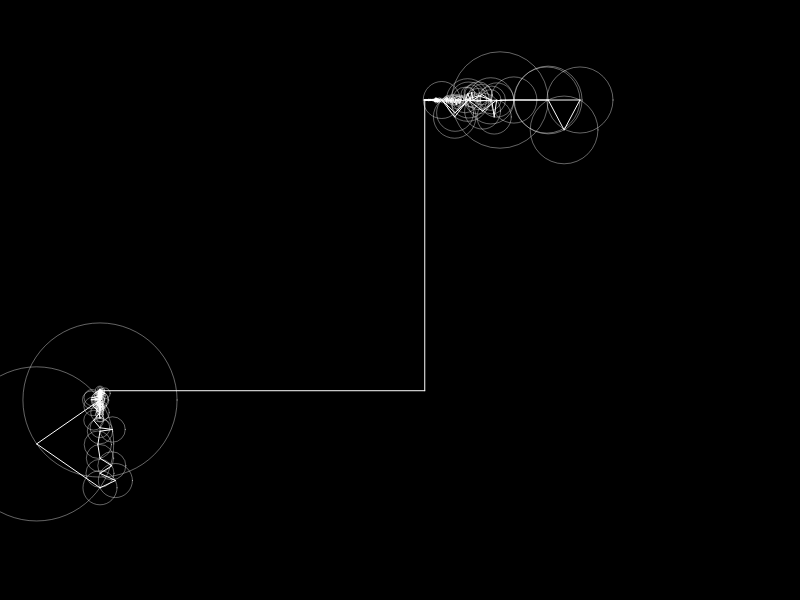
Frame 1 (no input)
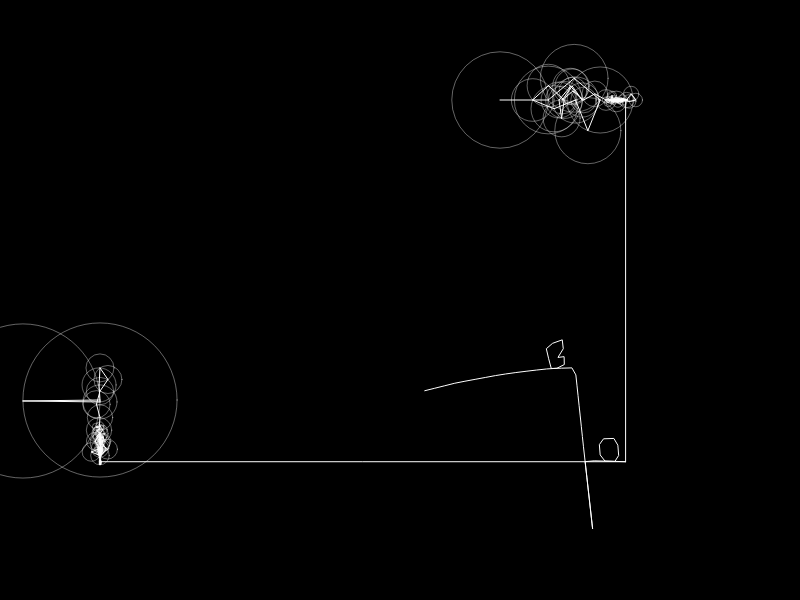
Frame 60 (no input)
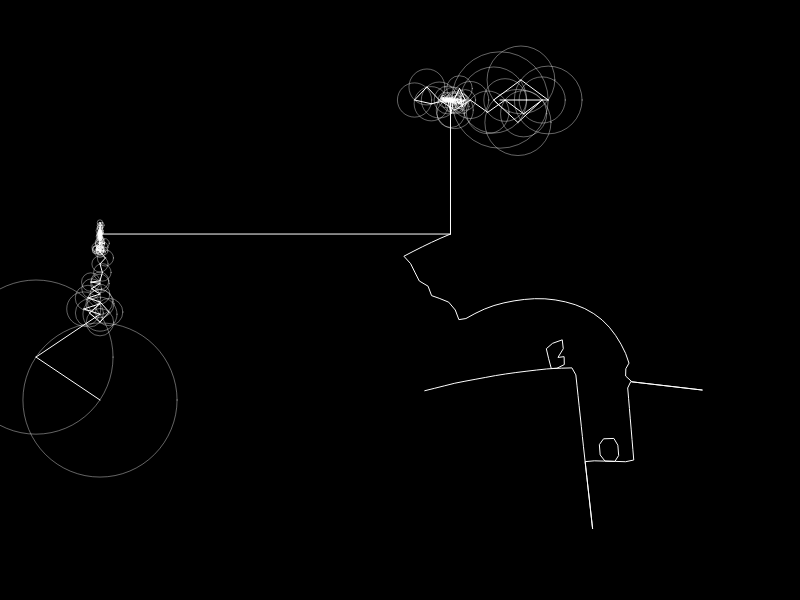
Frame 120 (the mouse pressed at the canvas centre since frame 60)

The p5.js sketch that drew these frames (run headless with seeded random() and noise() and a simulated clock; from frame 60 on, the mouse is pressed at the canvas centre):

// p5.js sketch
// ── sketch.js
// Coding Challenge 130: Drawing with Fourier Transform and Epicycles
// Daniel Shiffman
// https://thecodingtrain.com/CodingChallenges/130-fourier-transform-drawing.html
// https://youtu.be/MY4luNgGfms
// https://editor.p5js.org/codingtrain/sketches/ldBlISrsQ

let x = [];
let y = [];
let fourierX;
let fourierY;
let time = 0;
let path = [];

function setup() {
  createCanvas(800, 600);
  const skip = 8;
  for (let i = 0; i < drawing.length; i += skip) {
    x.push(drawing[i].x);
    y.push(drawing[i].y);
  }
  fourierX = dft(x);
  fourierY = dft(y);

  fourierX.sort((a, b) => b.amp - a.amp);
  fourierY.sort((a, b) => b.amp - a.amp);
}

function epiCycles(x, y, rotation, fourier) {
  for (let i = 0; i < fourier.length; i++) {
    let prevx = x;
    let prevy = y;
    let freq = fourier[i].freq;
    let radius = fourier[i].amp;
    let phase = fourier[i].phase;
    x += radius * cos(freq * time + phase + rotation);
    y += radius * sin(freq * time + phase + rotation);

    stroke(255, 100);
    noFill();
    ellipse(prevx, prevy, radius * 2);
    stroke(255);
    line(prevx, prevy, x, y);
  }
  return createVector(x, y);
}

function draw() {
  background(0);

  let vx = epiCycles(width / 2 + 100, 100, 0, fourierX);
  let vy = epiCycles(100, height / 2 + 100, HALF_PI, fourierY);
  let v = createVector(vx.x, vy.y);
  path.unshift(v);
  line(vx.x, vx.y, v.x, v.y);
  line(vy.x, vy.y, v.x, v.y);

  beginShape();
  noFill();
  for (let i = 0; i < path.length; i++) {
    vertex(path[i].x, path[i].y);
  }
  endShape();

  const dt = TWO_PI / fourierY.length;
  time += dt;

  if (time > TWO_PI) {
    time = 0;
    path = [];
  }

  // if (wave.length > 250) {
  //   wave.pop();
  // }
}

// ── codingtrain.js
// Coding Challenge 130: Drawing with Fourier Transform and Epicycles
// Daniel Shiffman
// https://thecodingtrain.com/CodingChallenges/130-fourier-transform-drawing.html
// https://youtu.be/MY4luNgGfms
// https://editor.p5js.org/codingtrain/sketches/ldBlISrsQ

// Thank you to https://twitter.com/tomfevrier for the drawing path!

let drawing = [
  { x: -75.23920093800275, y: -9.276916512631997 },
  { x: -73.99534065831229, y: -9.582732689485699 },
  { x: -72.74106439694725, y: -9.89162195029445 },
  { x: -71.4876893765498, y: -10.200732827734575 },
  { x: -70.23509740158319, y: -10.510035772921889 },
  { x: -68.98192922337502, y: -10.820003568003328 },
  { x: -67.72920427842959, y: -11.130281626368685 },
  { x: -66.47577016026378, y: -11.44115066241771 },
  { x: -65.22337025304437, y: -11.752211766213923 },
  { x: -63.97037936814129, y: -12.063908171020076 },
  { x: -62.718127205342796, y: -12.376092132415248 },
  { x: -61.46532838818692, y: -12.689014815915003 },
  { x: -60.21245569882057, y: -13.002602349308878 },
  { x: -58.96055812263228, y: -13.316706988175959 },
  { x: -57.708867388633266, y: -13.631609446915984 },
  { x: -56.45698458688706, y: -13.947679086581244 },
  { x: -55.205279078445955, y: -14.26490113272965 },
  { x: -53.95457823206708, y: -14.583246036477012 },
  { x: -52.703685317941016, y: -14.903703685443475 },
  { x: -51.4546244346343, y: -15.226096786323936 },
  { x: -50.20482482922301, y: -15.552168723285197 },
  { x: -48.95740390898846, y: -15.881313744201512 },
  { x: -47.70490058067441, y: -16.19289195347093 },
  { x: -46.448230859690526, y: -16.486223726757242 },
  { x: -45.188059595930945, y: -16.76634714881368 },
  { x: -43.92584945916273, y: -17.036571694668755 },
  { x: -42.66235394593253, y: -17.29898056065738 },
  { x: -41.39749918402992, y: -17.555272807620092 },
  { x: -40.131196526802334, y: -17.806852007555587 },
  { x: -38.863977854165064, y: -18.05438301035799 },
  { x: -37.596847828180344, y: -18.298604538131876 },
  { x: -36.32874268901758, y: -18.540255312981827 },
  { x: -35.0599579255186, y: -18.77966037263386 },
  { x: -33.79075947764106, y: -19.017455018097905 },
  { x: -32.52221110521555, y: -19.25356537716351 },
  { x: -31.253544537253305, y: -19.488479006419706 },
  { x: -29.984612029333412, y: -19.72252094359249 },
  { x: -28.71429072385691, y: -19.956178745270893 },
  { x: -27.44445697496943, y: -20.189023952634262 },
  { x: -26.175494918165356, y: -20.42161799448207 },
  { x: -24.905306582667677, y: -20.654108615235238 },
  { x: -23.63604903702177, y: -20.886436717125402 },
  { x: -22.36623006257638, y: -21.118853465668114 },
  { x: -21.096662253646553, y: -21.351462281958014 },
  { x: -19.826444369264692, y: -21.584440459300207 },
  { x: -18.556994755871592, y: -21.817581155505405 },
  { x: -17.28748604471013, y: -22.051224182741716 },
  { x: -16.017755716917293, y: -22.285472962103785 },
  { x: -14.74892663009204, y: -22.5201649747286 },
  { x: -13.479875926635414, y: -22.75555138613172 },
  { x: -12.210618380989507, y: -22.99172084296569 },
  { x: -10.94184839193262, y: -23.22859947302006 },
  { x: -9.672413552981615, y: -23.466423667368293 },
  { x: -8.404175443840026, y: -23.70494226049483 },
  { x: -7.135878236930072, y: -23.944332545704768 },
  { x: -5.867004826778547, y: -24.178699520603566 },
  { x: -4.596609649091586, y: -24.405369011172652 },
  { x: -3.324899546058476, y: -24.625286581705883 },
  { x: -2.0526575631100683, y: -24.83922050319202 },
  { x: -0.7790415570471436, y: -25.04773220443055 },
  { x: 0.4963769309509546, y: -25.25179679859951 },
  { x: 1.7707464335605503, y: -25.45110402241498 },
  { x: 3.0469036436632275, y: -25.646658537939192 },
  { x: 4.323592733681202, y: -25.83862286403514 },
  { x: 5.599735169341788, y: -26.027085647355396 },
  { x: 6.877030011485517, y: -26.21253444448896 },
  { x: 8.154768086891993, y: -26.395102225414664 },
  { x: 9.433097139982134, y: -26.57502538120598 },
  { x: 10.711780779682472, y: -26.7524664307259 },
  { x: 11.990449644940718, y: -26.927395825090258 },
  { x: 13.26953219457753, y: -27.100109053140876 },
  { x: 14.54889545861408, y: -27.270783408182858 },
  { x: 15.829233835828676, y: -27.439433664658292 },
  { x: 17.109232400875165, y: -27.60617801810391 },
  { x: 18.38983671804741, y: -27.771090340730176 },
  { x: 19.66982050865181, y: -27.934200181421264 },
  { x: 20.95038050249778, y: -28.095625735713913 },
  { x: 22.231014368554202, y: -28.25555907135531 },
  { x: 23.512327858946843, y: -28.413852443924547 },
  { x: 24.792858303908634, y: -28.570653597842526 },
  { x: 26.07427521539591, y: -28.726095503088086 },
  { x: 27.355633029114827, y: -28.880074738566574 },
  { x: 28.637729564938322, y: -29.032842469793557 },
  { x: 29.920092040719464, y: -29.18435437344275 },
  { x: 31.202159027658777, y: -29.334418381766973 },
  { x: 32.48493518781848, y: -29.483344758050144 },
  { x: 33.76717946806289, y: -29.63104485563971 },
  { x: 35.04951239495985, y: -29.777577772304042 },
  { x: 36.331904419625175, y: -29.9228400869485 },
  { x: 37.61533065523691, y: -30.067053416204452 },
  { x: 38.8976044843655, y: -30.210025692324713 },
  { x: 40.180942073324694, y: -30.351993306382745 },
  { x: 41.463836429021136, y: -30.49279373951554 },
  { x: 42.747055822443585, y: -30.632397442838922 },
  { x: 44.03089574243389, y: -30.77089306300543 },
  { x: 45.314410624698176, y: -30.908177178920432 },
  { x: 46.59801415361501, y: -31.044294113910198 },
  { x: 47.88129264480583, y: -31.179096123553812 },
  { x: 49.16557579805888, y: -31.312391140104083 },
  { x: 50.44953391358591, y: -31.443898449161274 },
  { x: 51.73833804611899, y: -31.51753426854573 },
  { x: 53.02817638959848, y: -31.56809240938313 },
  { x: 54.31822157526724, y: -31.618650550220536 },
  { x: 55.60885773861967, y: -31.669238239942118 },
  { x: 56.898577886562414, y: -31.719781606337428 },
  { x: 58.18862307223119, y: -31.77035452161692 },
  { x: 59.47881600232087, y: -31.82092743689641 },
  { x: 60.7690975790631, y: -31.871500352175907 },
  { x: 62.05834494485892, y: -31.922028944129124 },
  { x: 63.348626521601155, y: -31.972601859408616 },
  { x: 63.86635252137445, y: -32.90184039475881 },
  { x: 64.08259125582687, y: -34.17465858094878 },
  { x: 64.29874134362676, y: -35.4468857894551 },
  { x: 64.5149209803108, y: -36.719231193498146 },
  { x: 64.73113016587905, y: -37.99193118415139 },
  { x: 64.94728025367894, y: -39.264158392657706 },
  { x: 65.16348943924717, y: -40.536725413332135 },
  { x: 65.37987591812052, y: -41.81035619383715 },
  { x: 65.59605555480458, y: -43.08281979341693 },
  { x: 65.32721980650611, y: -43.774559172144905 },
  { x: 64.11187420005238, y: -43.33475357996262 },
  { x: 62.89889250433333, y: -42.89577535653747 },
  { x: 61.6853198309306, y: -42.45660506536513 },
  { x: 60.470978886539115, y: -42.01715405979305 },
  { x: 59.256667491031806, y: -41.57768827977888 },
  { x: 58.04333120870255, y: -41.138606635259094 },
  { x: 56.82966988864727, y: -40.69939202076048 },
  { x: 57.2427041917596, y: -41.5190337446753 },
  { x: 57.97235478889458, y: -42.58396075619459 },
  { x: 58.70250771706067, y: -43.64958216649219 },
  { x: 59.43198102089055, y: -44.71421368916966 },
  { x: 60.16118838476278, y: -45.77846107635274 },
  { x: 60.89107537297122, y: -46.84369835115597 },
  { x: 61.62108055671639, y: -47.90911291926428 },
  { x: 62.35055386054627, y: -48.973744441941754 },
  { x: 63.080027164376155, y: -50.038390739061306 },
  { x: 63.27333596470244, y: -51.26939725413211 },
  { x: 63.27259724259786, y: -52.55997431971617 },
  { x: 63.27185852049328, y: -53.850669580836964 },
  { x: 63.2711197983887, y: -55.14171942856796 },
  { x: 63.270381076284124, y: -56.4318237120051 },
  { x: 63.26964235417954, y: -57.72228258205242 },
  { x: 63.26890363207497, y: -59.01368701639362 },
  { x: 63.26816490997039, y: -60.30438227751441 },
  { x: 62.25818404858969, y: -60.159725714995716 },
  { x: 61.04357716424055, y: -59.72382057552561 },
  { x: 59.82784742229245, y: -59.28753130056113 },
  { x: 58.6134473801326, y: -58.851714807743576 },
  { x: 57.39827906698398, y: -58.41561760052629 },
  { x: 56.183553987098115, y: -57.979682912171995 },
  { x: 54.96806063622348, y: -57.54346750941798 },
  { x: 53.75389698513709, y: -57.107724888810885 },
  { x: 52.53884686752521, y: -56.67167200491988 },
  { x: 51.324121787639335, y: -56.23573731656558 },
  { x: 50.109721745479476, y: -55.79992082374804 },
  { x: 48.894228394604845, y: -55.36370542099401 },
  { x: 47.680182939055186, y: -54.92800712371319 },
  { x: 46.46489643036984, y: -54.49186559316963 },
  { x: 45.728597334293646, y: -53.794571024215216 },
  { x: 46.02172226539068, y: -52.5367488967482 },
  { x: 46.31458125653006, y: -51.28021214574315 },
  { x: 46.60744024766944, y: -50.023660620296006 },
  { x: 46.90035833657719, y: -48.766754508238655 },
  { x: 47.19321732771657, y: -47.51009956169687 },
  { x: 47.48616496550851, y: -46.253208224081625 },
  { x: 47.77905350553207, y: -44.99642030756101 },
  { x: 48.072001143324, y: -43.73941077440902 },
  { x: 48.364948781115935, y: -42.48240124125704 },
  { x: 48.65798506556042, y: -41.22505189593695 },
  { x: 48.950991801120715, y: -39.967805971711506 },
  { x: 49.24393943891264, y: -38.71079643855952 },
  { x: 49.53691662558876, y: -37.45378690540753 },
  { x: 49.82998245891743, y: -36.196201169013975 },
  { x: 50.122930096709354, y: -34.93919163586199 },
  { x: 50.41590728338547, y: -33.68218210271001 },
  { x: 50.7088549211774, y: -32.42517256955802 },
  { x: 51.27247033808715, y: -31.518627577260506 },
  { x: 52.56287011036612, y: -31.555608005815742 },
  { x: 53.85291529603489, y: -31.592588434370978 },
  { x: 55.14307867724039, y: -31.629568862926217 },
  { x: 56.43371484059281, y: -31.66656406592354 },
  { x: 57.72423280840851, y: -31.703544494478777 },
  { x: 59.01439618961401, y: -31.74052492303401 },
  { x: 60.30444137528278, y: -31.777505351589244 },
  { x: 61.594486560951545, y: -31.81447100570239 },
  { x: 62.885240919840705, y: -31.851466208699716 },
  { x: 64.17528610550947, y: -31.888446637254955 },
  { x: 65.46544948671497, y: -31.92542706581019 },
  { x: 66.75564241680466, y: -31.962407494365422 },
  { x: 68.04627858015708, y: -31.999387922920658 },
  { x: 69.33667835243605, y: -32.036383125917986 },
  { x: 70.62672353810481, y: -32.073348780031125 },
  { x: 71.91700511484704, y: -32.11034398302846 },
  { x: 73.20716849605255, y: -32.147309637141596 },
  { x: 74.4979228549417, y: -32.18430484013893 },
  { x: 75.17606974694542, y: -31.52115400685817 },
  { x: 75.3121719074931, y: -30.237653899035976 },
  { x: 75.44830361692496, y: -28.954050370119138 },
  { x: 75.58443532635681, y: -27.670417292318117 },
  { x: 75.72053748690449, y: -26.387050154474746 },
  { x: 75.85661009856798, y: -25.10377166328393 },
  { x: 75.99268271023146, y: -23.82052272097729 },
  { x: 76.1288439685475, y: -22.5366680265449 },
  { x: 76.264916580211, y: -21.253404309796167 },
  { x: 76.40101874075867, y: -19.97014059304744 },
  { x: 76.53709135242215, y: -18.68687687629871 },
  { x: 76.67319351296983, y: -17.40361315954998 },
  { x: 76.8093252224017, y: -16.11987666065432 },
  { x: 76.94539783406518, y: -14.836731139442325 },
  { x: 77.08147044572868, y: -13.553467422693595 },
  { x: 77.21760215516052, y: -12.269849119334667 },
  { x: 77.35376341347657, y: -10.985772808270902 },
  { x: 77.48986557402425, y: -9.702272700448706 },
  { x: 77.62596773457192, y: -8.418772592626512 },
  { x: 77.7620698951196, y: -7.13539068034105 },
  { x: 77.89817205566726, y: -5.8518905725188555 },
  { x: 78.03433331398331, y: -4.56791768254973 },
  { x: 78.17043547453098, y: -3.2844914469379933 },
  { x: 78.30656718396283, y: -2.0009765646737065 },
  { x: 78.44266934451052, y: -0.7173730357568712 },
  { x: 78.57883060282656, y: 0.5664816586755216 },
  { x: 78.71493276337422, y: 1.8499817664977163 },
  { x: 78.8510053750377, y: 3.1331272877097125 },
  { x: 78.98713708446957, y: 4.41674559106864 },
  { x: 79.12329834278562, y: 5.700703706595674 },
  { x: 79.2593709544491, y: 6.984100393323228 },
  { x: 79.39547311499678, y: 8.267467531166597 },
  { x: 79.53157527554444, y: 9.55084944345206 },
  { x: 79.6677069849763, y: 10.834467746810986 },
  { x: 79.80380914552397, y: 12.118086050169916 },
  { x: 79.93994085495584, y: 13.401586157992108 },
  { x: 80.07604301550352, y: 14.685086265814304 },
  { x: 80.21217472493537, y: 15.96870456917323 },
  { x: 80.34830643436722, y: 17.252662684700265 },
  { x: 80.48440859491488, y: 18.536044596985725 },
  { x: 80.62051075546258, y: 19.81942650927119 },
  { x: 80.75661291601025, y: 21.102690226019917 },
  { x: 80.89274462544209, y: 22.38666311598904 },
  { x: 81.02884678598978, y: 23.669926832737776 },
  { x: 81.16494894653745, y: 24.9535451360967 },
  { x: 81.3010806559693, y: 26.237045243918896 },
  { x: 81.43721236540117, y: 27.520781742814552 },
  { x: 81.57337362371719, y: 28.804739858341588 },
  { x: 81.70947578426488, y: 30.088121770627048 },
  { x: 81.84551884704418, y: 31.371252517396954 },
  { x: 81.98168010536023, y: 32.655107211829346 },
  { x: 82.11784136367626, y: 33.939080101798474 },
  { x: 82.25391397533976, y: 35.2223438185472 },
  { x: 82.39004568477161, y: 36.505843926369394 },
  { x: 82.52614784531927, y: 37.789447455286236 },
  { x: 82.6623386525195, y: 39.07353854079209 },
  { x: 82.79844081306719, y: 40.357038648614285 },
  { x: 82.93454297361485, y: 41.640538756436484 },
  { x: 83.07064513416253, y: 42.92403886425867 },
  { x: 83.2067472947102, y: 44.20753897208087 },
  { x: 83.34293810191042, y: 45.49161528314464 },
  { x: 83.4790402624581, y: 46.774997195430096 },
  { x: 83.6150833252374, y: 48.05802452110537 },
  { x: 83.75154007239529, y: 49.341849666653566 },
  { x: 83.894586220726, y: 50.624950864539294 },
  { x: 84.03763236905671, y: 51.90781567135155 },
  { x: 84.18064896850325, y: 53.1906952526059 },
  { x: 84.32366556794977, y: 54.4733236683447 },
  { x: 84.46674126516469, y: 55.75654306176715 },
  { x: 84.6097874134954, y: 57.03964425965287 },
  { x: 84.75277446405775, y: 58.32215447985493 },
  { x: 84.89579106350429, y: 59.60490109113045 },
  { x: 85.03880766295083, y: 60.88776589794271 },
  { x: 85.18188336016574, y: 62.17086709582843 },
  { x: 85.32487041072808, y: 63.45337731603049 },
  { x: 85.4679165590588, y: 64.73636031837948 },
  { x: 85.61093315850533, y: 66.01934332072847 },
  { x: 85.75400885572023, y: 67.30256271415092 },
  { x: 85.89708455293514, y: 68.58578210757337 },
  { x: 86.04010115238168, y: 69.86852871884889 },
  { x: 86.18308820294402, y: 71.15103893905096 },
  { x: 86.32616390015893, y: 72.4342583324734 },
  { x: 86.46918049960546, y: 73.71700494374893 },
  { x: 86.61213800128364, y: 74.99927877287753 },
  { x: 86.75518414961434, y: 76.28226177522652 },
  { x: 86.89820074906088, y: 77.56500838650203 },
  { x: 87.04127644627579, y: 78.84834597546123 },
  { x: 87.18426349683813, y: 80.13097439120003 },
  { x: 87.32733919405304, y: 81.41407558908575 },
  { x: 87.47032624461539, y: 82.69670400482453 },
  { x: 87.6134019418303, y: 83.98004159378372 },
  { x: 87.756448090161, y: 85.26302459613271 },
  { x: 87.89949423849173, y: 86.54585985406078 },
  { x: 88.04251083793827, y: 87.82857691645212 },
  { x: 88.18555698626898, y: 89.11161901656948 },
  { x: 88.3286031345997, y: 90.39463156780265 },
  { x: 88.47159018516204, y: 91.677348630194 },
  { x: 88.61463633349277, y: 92.96015433923789 },
  { x: 88.7576824818235, y: 94.24328508600779 },
  { x: 88.9007286301542, y: 95.52629763724096 },
  { x: 89.04371568071656, y: 96.80868966190629 },
  { x: 89.18667318239473, y: 98.09114078433997 },
  { x: 89.32971933072544, y: 99.37400559115223 },
  { x: 89.47279502794035, y: 100.65725453345887 },
  { x: 89.61578207850269, y: 101.93991249808184 },
  { x: 89.75879867794923, y: 103.22248181605228 },
  { x: 89.90181527739576, y: 104.50543526951708 },
  { x: 90.04489097461067, y: 105.7886842118237 },
  { x: 90.1879075740572, y: 107.07146037198342 },
  { x: 90.33095372238793, y: 108.3544433743324 },
  { x: 90.47399987071863, y: 109.63745592556559 },
  { x: 90.61701647016518, y: 110.92023208572529 },
  { x: 90.7600626184959, y: 112.20321508807429 },
  { x: 90.9031087668266, y: 113.48619809042327 },
  { x: 91.04615491515733, y: 114.7690924461197 },
  { x: 91.18914196571968, y: 116.05166176409014 },
  { x: 91.3321881140504, y: 117.3346743153233 },
  { x: 91.4752638112653, y: 118.61789370874577 },
  { x: 91.61825086182766, y: 119.90052212448454 },
  { x: 91.76126746127419, y: 121.18320963799171 },
  { x: 91.90434315848908, y: 122.46657677583508 },
  { x: 92.04735975793564, y: 123.74935293599478 },
  { x: 92.19040590626634, y: 125.03242458499633 },
  { x: 92.33342250571287, y: 126.31514164738766 },
  { x: 92.47643910515943, y: 127.59785870977902 },
  { x: 92.61951480237431, y: 128.881166749854 },
  { x: 92.76253140182085, y: 130.16400200778207 },
  { x: 92.84665707509033, y: 130.91817817878908 },
  { x: 92.70384731783308, y: 129.63513607867174 },
  { x: 92.56094891392328, y: 128.35165074529164 },
  { x: 92.41813915666602, y: 127.06896323178447 },
  { x: 92.27532939940876, y: 125.7861279738564 },
  { x: 92.13251964215152, y: 124.50329271592832 },
  { x: 91.98968033601007, y: 123.22010287139005 },
  { x: 91.84684102986864, y: 121.93717896680944 },
  { x: 91.7040312726114, y: 120.65425506222881 },
  { x: 91.56122151535413, y: 119.3714789020691 },
  { x: 91.41838220921271, y: 118.08852544860429 },
  { x: 91.27554290307127, y: 116.80533560406603 },
  { x: 91.13273314581402, y: 115.52250034613796 },
  { x: 90.98989383967258, y: 114.23951734378898 },
  { x: 90.84708408241534, y: 112.9566525369767 },
  { x: 90.70427432515807, y: 111.67372863239608 },
  { x: 90.561494116785, y: 110.39136615661494 },
  { x: 90.41868435952775, y: 109.1085013498027 },
  { x: 90.2758450533863, y: 107.82542970080114 },
  { x: 90.13303529612905, y: 106.5425648939889 },
  { x: 89.99019598998763, y: 105.25943414721898 },
  { x: 89.84735668384619, y: 103.97656934040673 },
  { x: 89.70457647547312, y: 102.69385227801538 },
  { x: 89.56176671821586, y: 101.41107611785567 },
  { x: 89.41889786319024, y: 100.12788627331742 },
  { x: 89.276088105933, y: 98.84505101538934 },
  { x: 89.13327834867574, y: 97.56224530634545 },
  { x: 88.99049814030268, y: 96.2795282439541 },
  { x: 88.84762928527705, y: 94.99624975276328 },
  { x: 88.7048195280198, y: 93.71365088590868 },
  { x: 88.56206886853091, y: 92.43122931235916 },
  { x: 88.41922956238948, y: 91.14827585889437 },
  { x: 88.27641980513222, y: 89.86538150319792 },
  { x: 88.13352140122241, y: 88.58171887651271 },
  { x: 87.99074119284934, y: 87.29912000965813 },
  { x: 87.8479314355921, y: 86.01640294726677 },
  { x: 87.70509212945065, y: 84.73324265161268 },
  { x: 87.56219372554087, y: 83.44981641600094 },
  { x: 87.4194135171678, y: 82.16712890249379 },
  { x: 87.27663330879471, y: 80.88470732894427 },
  { x: 87.13388264930585, y: 79.6024039509315 },
  { x: 86.99110244093275, y: 78.31974598630852 },
  { x: 86.84829268367551, y: 77.0371766683381 },
  { x: 86.70545337753408, y: 75.75401637268402 },
  { x: 86.56270271804519, y: 74.47171299467124 },
  { x: 86.41986341190375, y: 73.18867089455388 },
  { x: 86.27702410576232, y: 71.90545150113142 },
  { x: 86.13418479962087, y: 70.62255714543498 },
  { x: 85.99137504236363, y: 69.33978098527528 },
  { x: 85.84856528510637, y: 68.05697527623138 },
  { x: 85.70569643008075, y: 66.7736376872722 },
  { x: 85.56291622170768, y: 65.49097972264923 },
  { x: 85.42007691556626, y: 64.20784897587933 },
  { x: 85.27726715830899, y: 62.925102364603795 },
  { x: 85.13439830328338, y: 61.64167612899207 },
  { x: 85.21565773478709, y: 60.56512163154669 },
  { x: 86.50570292045586, y: 60.60188044347055 },
  { x: 87.79562991058789, y: 60.63860970651023 },
  { x: 89.08605923175104, y: 60.675338969549905 },
  { x: 90.37645900403, y: 60.71209778147377 },
  { x: 91.66656328746713, y: 60.74882704451345 },
  { x: 92.95693351086193, y: 60.78558585643731 },
  { x: 94.24733328314089, y: 60.82231511947698 },
  { x: 95.53808764203004, y: 60.85907393140084 },
  { x: 96.82828057211972, y: 60.89580319444053 },
  { x: 98.11811891559921, y: 60.93253245748021 },
  { x: 99.4086368834149, y: 60.96929126940407 },
  { x: 100.69903665569386, y: 61.00605008132793 },
  { x: 101.98934778132029, y: 61.0427793443676 },
  { x: 103.27948161364161, y: 61.07950860740729 },
  { x: 104.56964499484711, y: 61.116267419331145 },
  { x: 105.8598083760526, y: 61.152996682370826 },
  { x: 107.15026724609993, y: 61.1897259454105 },
  { x: 108.44054882284217, y: 61.22648475733436 },
  { x: 109.73041671520583, y: 61.263214020374036 },
  { x: 111.02075738971642, y: 61.299943283413725 },
  { x: 112.31139355306885, y: 61.336702095337586 },
  { x: 113.6013205432009, y: 61.37343135837726 },
  { x: 114.89115888668037, y: 61.410160621416935 },
  { x: 116.18120407234913, y: 61.44688988445662 },
  { x: 117.47184023570156, y: 61.483648696380484 },
  { x: 118.7617672258336, y: 61.52037795942016 },
  { x: 119.06263396458662, y: 60.61523653912135 },
  { x: 118.96231550278476, y: 59.32814624187089 },
  { x: 118.86196749209873, y: 58.04102639573625 },
  { x: 118.76167857918105, y: 56.75402474513836 },
  { x: 118.66136011737919, y: 55.46702309454046 },
  { x: 118.56110075334571, y: 54.18049422608949 },
  { x: 118.46078229154385, y: 52.89378806433342 },
  { x: 118.360463829742, y: 51.60650569933578 },
  { x: 118.2602044657085, y: 50.32002115421109 },
  { x: 118.15988600390665, y: 49.032960405844825 },
  { x: 118.05959709098897, y: 47.7461655974362 },
  { x: 117.95930817807131, y: 46.4595185334485 },
  { x: 117.85896016738526, y: 45.172310040661316 },
  { x: 117.75867125446759, y: 43.885367487831786 },
  { x: 117.65838234154992, y: 42.598543130538985 },
  { x: 117.55806387974806, y: 41.311674449919906 },
  { x: 117.45771586906201, y: 40.02414091940671 },
  { x: 117.35739740726015, y: 38.73710971992463 },
  { x: 116.43765883817485, y: 38.366108704562855 },
  { x: 115.14764320139027, y: 38.40880684220753 },
  { x: 113.85691839138529, y: 38.4515197542943 },
  { x: 112.56696185236909, y: 38.49421789193899 },
  { x: 111.2769462155845, y: 38.53691602958366 },
  { x: 109.98687148103154, y: 38.579614167228335 },
  { x: 108.69682629536278, y: 38.62231230487302 },
  { x: 107.4068402074624, y: 38.6650104425177 },
  { x: 106.1168245706778, y: 38.70770858016237 },
  { x: 104.8273408138085, y: 38.75039194336496 },
  { x: 103.53711833483464, y: 38.79310485545173 },
  { x: 102.24674811143987, y: 38.835802993096415 },
  { x: 100.95679157242364, y: 38.87850113074109 },
  { x: 99.66665774010234, y: 38.92119926838576 },
  { x: 98.95789820408486, y: 39.48400209098048 },
  { x: 99.05803937258162, y: 40.77137310263067 },
  { x: 99.15812144331001, y: 42.05812358771301 },
  { x: 99.25820351403839, y: 43.344785426142806 },
  { x: 99.35828558476679, y: 44.631565460109336 },
  { x: 99.45842675326354, y: 45.919084216180444 },
  { x: 99.55850882399193, y: 47.20574605461024 },
  { x: 99.65862044360452, y: 48.492939772955324 },
  { x: 99.75873206321708, y: 49.77983800245858 },
  { x: 99.85881413394547, y: 51.066544164214655 },
  { x: 99.95892575355806, y: 52.353678784791384 },
  { x: 100.05900782428644, y: 53.64057701429464 },
  { x: 100.15914899278322, y: 54.927874153734365 },
  { x: 100.25920151462742, y: 56.214314375532794 },
  { x: 100.35928358535581, y: 57.50102053728886 },
  { x: 100.45936565608419, y: 58.78760850350819 },
  { x: 100.55947727569676, y: 60.07469880075865 },
  { x: 101.08592019630409, y: 60.916044180106 },
  { x: 102.37611312639378, y: 60.95877186663486 },
  { x: 103.66586282322072, y: 61.00147000427954 },
  { x: 104.95587846000531, y: 61.04416814192421 },
  { x: 106.24604184121078, y: 61.08689582845308 },
  { x: 107.53650071125813, y: 61.129623514981944 },
  { x: 108.82651634804272, y: 61.1723512015108 },
  { x: 110.11650243594312, y: 61.215049339155485 },
  { x: 111.40663626826442, y: 61.25777702568434 },
  { x: 112.69697694277502, y: 61.300504712213204 },
  { x: 113.98776085054837, y: 61.34323239874206 },
  { x: 115.2778651339855, y: 61.38596008527092 },
  { x: 116.56799896630682, y: 61.42868777179979 },
  { x: 117.85833964081742, y: 61.47141545832864 },
  { x: 119.1487098642122, y: 61.514143144857506 },
  { x: 120.43857775657587, y: 61.556841282502184 },
  { x: 121.72841610005536, y: 61.59953942014687 },
  { x: 123.01908181229197, y: 61.6422966555599 },
  { x: 124.30924519349745, y: 61.68499479320459 },
  { x: 125.59994045461826, y: 61.72775202861764 },
  { x: 126.88974924921355, y: 61.77045016626231 },
  { x: 128.17890796835684, y: 61.813148303906985 },
  { x: 129.46865766518377, y: 61.85584644155167 },
  { x: 130.7596188662622, y: 61.898574128080526 },
  { x: 132.04916172089986, y: 61.94127226572521 },
  { x: 133.33905916214772, y: 61.98399995225407 },
  { x: 133.85885358381384, y: 61.29497907087095 },
  { x: 133.7507637654718, y: 60.00856839795671 },
  { x: 133.64264439824558, y: 58.72174404066391 },
  { x: 133.53455457990356, y: 57.43556975882314 },
  { x: 133.42646476156153, y: 56.14909998814054 },
  { x: 133.31843404098785, y: 54.8632211951416 },
  { x: 133.21034422264583, y: 53.576958266648276 },
  { x: 133.10228395318796, y: 52.29081353369169 },
  { x: 132.9941350370776, y: 51.00398917639889 },
  { x: 132.88607476761973, y: 49.71785921788439 },
  { x: 132.77804404704608, y: 48.43211339486428 },
  { x: 132.66995422870403, y: 47.14567317306585 },
  { x: 132.56192350813038, y: 45.8600012222562 },
  { x: 132.45386323867254, y: 44.573974684836344 },
  { x: 132.34571432256215, y: 43.287017357564714 },
  { x: 132.23765405310428, y: 42.000857850166035 },
  { x: 132.12956423476226, y: 40.71459492167271 },
  { x: 132.0215630630728, y: 39.42932188079953 },
  { x: 131.91347324473077, y: 38.142925982327384 },
  { x: 131.8054129752729, y: 36.856677828276155 },
  { x: 131.6972640591625, y: 35.56963185435198 },
  { x: 131.58920378970467, y: 34.283753061353046 },
  { x: 131.48111397136262, y: 32.99706167403907 },
  { x: 131.3729946041364, y: 31.7103407378409 },
  { x: 131.2648752369102, y: 30.42385619271621 },
  { x: 131.15681496745236, y: 29.137844429738447 },
  { x: 131.0488137957629, y: 27.85246796777062 },
  { x: 130.94072397742084, y: 26.565953873761746 },
  { x: 130.83257506131045, y: 25.278996546490117 },
  { x: 130.7245147918526, y: 23.99285181353353 },
  { x: 130.61645452239475, y: 22.706751403903215 },
  { x: 130.5083942529369, y: 21.42091693423055 },
  { x: 130.4002748857107, y: 20.134136900264025 },
  { x: 130.29224416513702, y: 18.848331979475542 },
  { x: 130.18424299344755, y: 17.56301461527608 },
  { x: 130.07612362622135, y: 16.27638232573047 },
  { x: 129.96803380787932, y: 14.989986427258328 },
  { x: 129.8598848917689, y: 13.702970002218336 },
  { x: 129.75185417119525, y: 12.417105983661488 },
  { x: 129.64367570620067, y: 11.129616776474565 },
  { x: 129.53558588785864, y: 9.843161780234054 },
  { x: 129.42749606951662, y: 8.55704659616165 },
  { x: 129.31943580005876, y: 7.270975735415518 },
  { x: 129.21137553060092, y: 5.984963972437754 },
  { x: 129.1032857122589, y: 4.698449878428876 },
  { x: 128.9951663450327, y: 3.411728942230716 },
  { x: 128.88710607557482, y: 2.1256728559266773 },
  { x: 128.77904580611698, y: 0.8397201907172799 },
  { x: 128.67098553665915, y: -0.4463211211446672 },
  { x: 128.5628957183171, y: -1.7328056662693618 },
  { x: 128.45483544885926, y: -3.018773105920851 },
  { x: 128.34677517940142, y: -4.304962162203714 },
  { x: 128.23871490994355, y: -5.590767082992197 },
  { x: 128.13062509160153, y: -6.877133432580158 },
  { x: 128.0225352732595, y: -8.163544105494394 },
  { x: 127.91447500380166, y: -9.449703612893074 },
  { x: 127.80638518545962, y: -10.735981315828488 },
  { x: 127.69832491600178, y: -12.022288567648081 },
  { x: 127.59020554877557, y: -13.308773112772778 },
  { x: 127.48214527931772, y: -14.595006492381914 },
  { x: 127.37411455874405, y: -15.880722766517847 },
  { x: 127.2660838381704, y: -17.16626174734868 },
  { x: 127.15793492206, y: -18.45333727015704 },
  { x: 128.1419423142437, y: -18.611541996073722 },
  { x: 129.42374336122535, y: -18.461995093222708 },
  { x: 130.70575125039628, y: -18.312418641487508 },
  { x: 131.98778868845142, y: -18.16284218975231 },
  { x: 133.2702398108851, y: -18.013221414690836 },
  { x: 134.55218860228769, y: -17.86364496295564 },
  { x: 135.83431468699538, y: -17.714053736778347 },
  { x: 137.11652941835558, y: -17.564462510601057 },
  { x: 138.39909873632604, y: -17.4148121866554 },
  { x: 139.68110662549697, y: -17.265235734920203 },
  { x: 140.9626121836368, y: -17.11571838095337 },
  { x: 142.24512240383885, y: -16.966082831449807 },
  { x: 143.52754397738835, y: -16.816462056388332 },
  { x: 144.80931547548585, y: -16.666915153537317 },
  { x: 146.09108697358332, y: -16.517368250686303 },
  { x: 147.37309486275427, y: -16.367791798951103 },
  { x: 148.6553095941145, y: -16.218200572773814 },
  { x: 149.93731748328545, y: -16.068624121038617 },
  { x: 151.2192958235722, y: -15.919047669303415 },
  { x: 152.50124461497478, y: -15.76948599201031 },
  { x: 153.7836366396401, y: -15.619865216948835 },
  { x: 155.06638325091564, y: -15.470200118561088 },
  { x: 156.3486570800442, y: -15.320594117941706 },
  { x: 157.6302217359524, y: -15.171061989532783 },
  { x: 158.9123773695443, y: -15.021470763355493 },
  { x: 160.19500578528306, y: -14.871835213851929 },
  { x: 161.4764817945387, y: -14.722317859885095 },
  { x: 162.75851923259384, y: -14.572741408149897 },
  { x: 164.04026118180715, y: -14.42319450529888 },
  { x: 165.32253501093572, y: -14.273588504679502 },
  { x: 166.60495658448522, y: -14.123952955175936 },
  { x: 167.8869644736562, y: -13.974391277882829 },
  { x: 169.16947469385823, y: -13.824755728379264 },
  { x: 170.45139393637663, y: -13.675179276644064 },
  { x: 171.7328403967481, y: -13.525676697119325 },
  { x: 173.01473009038233, y: -13.376115019826218 },
  { x: 174.29620609963794, y: -13.226597665859385 },
  { x: 175.57780030443035, y: -13.077080311892555 },
  { x: 176.86057646459008, y: -12.927415213504807 },
  { x: 178.14231841380337, y: -12.77786831065379 },
  { x: 179.4246513407003, y: -12.628247535592317 },
  { x: 180.7062159966085, y: -12.478730181625485 },
  { x: 181.98854892350545, y: -12.329109406564012 },
  { x: 183.27102959482332, y: -12.179488631502538 },
  { x: 184.5530079351101, y: -12.02991217976734 },
  { x: 185.83474988432337, y: -11.880365276916324 },
  { x: 187.1166395779576, y: -11.730803599623219 },
  { x: 188.39900205373874, y: -11.581182824561743 },
  { x: 189.68130543175155, y: -11.431576823942363 },
  { x: 190.96310647873318, y: -11.282029921091349 },
  { x: 192.24520301455667, y: -11.132438694914057 },
  { x: 193.52818601690566, y: -10.982744047642127 },
  { x: 194.80983931946642, y: -10.833211919233204 },
  { x: 196.09205405082665, y: -10.683620693055913 },
  { x: 197.3738846466925, y: -10.534059015762805 },
  { x: 198.65621757358943, y: -10.384453015143423 },
  { x: 199.93813681610786, y: -10.234891337850318 },
  { x: 201.21990831420533, y: -10.085344434999302 },
  { x: 202.5022412411023, y: -9.93572365993783 },
  { x: 202.48841236330458, y: -9.93731929968372 },
  { x: 201.2057248497974, y: -10.086954849187284 },
  { x: 199.92371696062645, y: -10.236516526480392 },
  { x: 198.64164997368718, y: -10.386078203773497 },
  { x: 197.359612535632, y: -10.535639881066606 },
  { x: 196.07713186431414, y: -10.685245881685988 },
  { x: 194.7951239751432, y: -10.834807558979094 },
  { x: 193.51332292816156, y: -10.984339687388017 },
  { x: 192.2313150389906, y: -11.133886590239033 },
  { x: 190.94980948085077, y: -11.283389169763774 },
  { x: 189.66729926064872, y: -11.433009944825246 },
  { x: 188.38546866478285, y: -11.58254207323417 },
  { x: 187.10369716668538, y: -11.732074201643094 },
  { x: 185.82133469090425, y: -11.881665427820383 },
  { x: 184.5390904106598, y: -12.031241879555582 },
  { x: 183.25714161925725, y: -12.180788782406598 },
  { x: 181.97525192562304, y: -12.330335685257614 },
  { x: 180.69318493868371, y: -12.479897362550721 },
  { x: 179.41123614728116, y: -12.629444265401736 },
  { x: 178.1287554759633, y: -12.779065040463209 },
  { x: 176.8464816468347, y: -12.928641492198407 },
  { x: 175.56447375766376, y: -13.078203169491514 },
  { x: 174.2826431617979, y: -13.22773529790044 },
  { x: 173.00007384382747, y: -13.377356072961911 },
  { x: 171.71791821023558, y: -13.52693252469711 },
  { x: 170.4362058099065, y: -13.676449878663943 },
  { x: 169.15428656738808, y: -13.825996781514958 },
  { x: 167.87192409160693, y: -13.975602782134338 },
  { x: 166.58985710466766, y: -14.125149684985354 },
  { x: 165.30773101995996, y: -14.274726136720552 },
  { x: 164.0261368151676, y: -14.424228716245294 },
  { x: 162.74427667041755, y: -14.57377561909631 },
  { x: 161.46153005914204, y: -14.723411168599874 },
  { x: 160.17925623001344, y: -14.873002394777163 },
  { x: 158.89733698749504, y: -15.02254929762818 },
  { x: 157.61529954943992, y: -15.172110974921285 },
  { x: 156.33273023146947, y: -15.32173174998276 },
  { x: 155.05087008671947, y: -15.471263878391683 },
  { x: 153.76865535535924, y: -15.620840330126882 },
  { x: 152.48688385726177, y: -15.770372458535805 },
  { x: 151.20395995268115, y: -15.920037556923553 },
  { x: 149.92212935681528, y: -16.06956968533248 },
  { x: 148.6398850765709, y: -16.219146137067675 },
  { x: 147.35790673628412, y: -16.368707814360782 },
  { x: 146.07589884711317, y: -16.518254717211796 },
  { x: 144.7930635891851, y: -16.667905041157454 },
  { x: 143.51135118885597, y: -16.817437169566375 },
  { x: 142.22913645749577, y: -16.967013621301575 },
  { x: 140.94706947055644, y: -17.116575298594682 },
  { x: 139.6648842880804, y: -17.26615175032988 },
  { x: 138.382965045562, y: -17.415698653180897 },
  { x: 137.1010753519278, y: -17.56524555603191 },
  { x: 135.8189788161043, y: -17.71480723332502 },
  { x: 134.53649814478644, y: -17.8644132339444 },
  { x: 133.25416521788947, y: -18.01400446012169 },
  { x: 131.97242326867618, y: -18.163536588530615 },
  { x: 130.69059267281034, y: -18.313068716939537 },
  { x: 129.4083483925659, y: -18.462645168674737 },
  { x: 128.12604501455314, y: -18.61225116929412 },
  { x: 127.06863819405845, y: -19.027693706467375 },
  { x: 126.70669391169882, y: -20.26670796915181 },
  { x: 126.34477917822339, y: -21.50554493853115 },
  { x: 125.98265760255866, y: -22.745091081130877 },
  { x: 125.6207428690832, y: -23.98403147160485 },
  { x: 125.25879858672357, y: -25.22291276431046 },
  { x: 124.89688385324814, y: -26.461779282573982 },
  { x: 124.53485092423594, y: -27.701044710773974 },
  { x: 124.17290664187631, y: -28.940029424574227 },
  { x: 123.81099190840088, y: -30.17885161951147 },
  { x: 123.4491067238096, y: -31.417673814448715 },
  { x: 124.55541694762744, y: -31.419018288679048 },
  { x: 125.83819310778713, y: -31.269855521322413 },
  { x: 127.12008280142135, y: -31.118269745462758 },
  { x: 128.40206114170812, y: -30.96254712581746 },
  { x: 129.68170512014441, y: -30.794162809299674 },
  { x: 129.91162498797362, y: -31.789915882946175 },
  { x: 129.76571259787715, y: -33.07239655426405 },
  { x: 129.55473356480934, y: -34.34577616925351 },
  { x: 129.29544210610203, y: -35.60984788572527 },
  { x: 128.99587551825306, y: -36.8660743734464 },
  { x: 128.66200267586746, y: -38.11254972938709 },
  { x: 128.2973103472788, y: -39.35064797666185 },
  { x: 127.90472387202121, y: -40.58038388971277 },
  { x: 127.48672535636612, y: -41.80155062635057 },
  { x: 127.04502863559611, y: -43.01488690867983 },
  { x: 126.58176122937239, y: -44.219521044617146 },
  { x: 126.09801644640974, y: -45.41622130515128 },
  { x: 125.59500579095968, y: -46.605032013608515 },
  { x: 125.07382257173694, y: -47.7862043355044 },
  { x: 124.53573739076145, y: -48.95935413534455 },
  { x: 123.98154806790612, y: -50.12439276647642 },
  { x: 123.41175693420209, y: -51.282413537614794 },
  { x: 122.82701406510137, y: -52.43383013313822 },
  { x: 122.2283241226662, y: -53.577475372121484 },
  { x: 121.61624853569603, y: -54.71411752555333 },
  { x: 120.99155557517967, y: -55.84320993907638 },
  { x: 120.35448163219056, y: -56.965506109237296 },
  { x: 119.7052040000338, y: -58.08159701371975 },
  { x: 119.04493418296092, y: -59.190359794924774 },
  { x: 118.37331759436168, y: -60.29232633276768 },
  { x: 117.69008829427845, y: -61.3870533939857 },
  { x: 116.9946257561434, y: -62.47461485078931 },
  { x: 116.28675268665143, y: -63.55384352225326 },
  { x: 115.56617359696068, y: -64.62459166395664 },
  { x: 114.83244525380843, y: -65.68629784709996 },
  { x: 114.08500622839517, y: -66.73884387614653 },
  { x: 113.32356103187911, y: -67.78125463791825 },
  { x: 112.5481687620286, y: -68.81264366588965 },
  { x: 111.75773611012885, y: -69.83343941888138 },
  { x: 110.95223352729566, y: -70.8425042648524 },
  { x: 110.13115868249797, y: -71.83942451942414 },
  { x: 109.29522074895614, y: -72.82240508788246 },
  { x: 108.44344461349212, y: -73.79171191018503 },
  { x: 107.57535749395899, y: -74.74701994860582 },
  { x: 106.69095939035677, y: -75.6871472477775 },
  { x: 105.79025030268542, y: -76.61170228498466 },
  { x: 104.87325977982916, y: -77.51988724035435 },
  { x: 103.93978097959868, y: -78.41123671896067 },
  { x: 102.98960705980473, y: -79.28552910417224 },
  { x: 102.02365403585695, y: -80.14160460228491 },
  { x: 101.04189235887117, y: -80.9792120477831 },
  { x: 100.04449932215252, y: -81.79835144066679 },
  { x: 99.03182951231115, y: -82.59848351379968 },
  { x: 98.00417841818891, y: -83.3800515004445 },
  { x: 96.96249160407967, y: -84.1422797423914 },
  { x: 95.9077146342773, y: -84.88554498791378 },
  { x: 94.83981795989759, y: -85.61030524471644 },
  { x: 93.7597766941186, y: -86.31693726107272 },
  { x: 92.66824091239236, y: -87.00615759742409 },
  { x: 91.56654031450712, y: -87.67823958094921 },
  { x: 90.4547339982312, y: -88.33454984754155 },
  { x: 89.33409256558456, y: -88.97587144263201 },
  { x: 88.20603436300792, y: -89.6027140844727 },
  { x: 87.07070713492222, y: -90.21692457832508 },
  { x: 85.92855411459021, y: -90.81846598808393 },
  { x: 84.77532026268952, y: -91.39837761462068 },
  { x: 83.61094648145176, y: -91.95582470195721 },
  { x: 82.43634878628663, y: -92.49184884826094 },
  { x: 81.25294552363492, y: -93.00731435839421 },
  { x: 80.06120947564355, y: -93.50314463498779 },
  { x: 78.86125883784926, y: -93.98033695288281 },
  { x: 77.65465970111377, y: -94.43934931978416 },
  { x: 76.44182574981562, y: -94.88075055171232 },
  { x: 75.2226387884181, y: -95.30542711519283 },
  { x: 73.9977784412574, y: -95.71390350291989 },
  { x: 72.76774703936465, y: -96.10646781651434 },
  { x: 71.53328330484442, y: -96.48346725536528 },
  { x: 70.2942394932758, y: -96.84544847383015 },
  { x: 69.05123613122664, y: -97.19267741186655 },
  { x: 67.80391863208673, y: -97.52548649442159 },
  { x: 66.55293707130812, y: -97.84419337200019 },
  { x: 65.30000528417341, y: -98.14862075129729 },
  { x: 64.04264116441122, y: -98.43946303109117 },
  { x: 62.78143568970523, y: -98.71693444079216 },
  { x: 61.517777657612044, y: -98.98087246153727 },
  { x: 60.25276037684641, y: -99.23120322111602 },
  { x: 58.98348805675842, y: -99.46857679498046 },
  { x: 57.71155633709393, y: -99.69266075818352 },
  { x: 56.43773348884172, y: -99.9034551107252 },
  { x: 55.16284688075893, y: -100.100878593174 },
  { x: 53.8855372641731, y: -100.28513066049813 },
  { x: 52.60583418796845, y: -100.45614482770823 },
  { x: 51.32391494545005, y: -100.61382506093067 },
  { x: 50.04178886074237, y: -100.75769119079747 },
  { x: 48.75729886530004, y: -100.88798699560313 },
  { x: 47.471656463374565, y: -101.00444653539006 },
  { x: 46.184802557197585, y: -101.10689251685311 },
  { x: 44.897594064410406, y: -101.1948447706243 },
  { x: 43.60834669861458, y: -101.26832545836679 },
  { x: 42.32119730359577, y: -101.32454959774631 },
  { x: 41.03218632887341, y: -101.36139705632273 },
  { x: 39.7415206166368, y: -101.38027140609474 },
  { x: 38.4504707689058, y: -101.38259099350311 },
  { x: 37.15945047005899, y: -101.36920534896814 },
  { x: 35.86973032211624, y: -101.34126687897295 },
  { x: 34.57950784314237, y: -101.29949214395899 },
  { x: 33.28987634185217, y: -101.24456815548352 },
  { x: 32.00039258498288, y: -101.17710066567231 },
  { x: 30.712356723438575, y: -101.09769542665109 },
  { x: 29.425591463914138, y: -101.00686954389307 },
  { x: 28.138855753273887, y: -100.90498499122951 },
  { x: 26.853124704695862, y: -100.79241851693372 },
  { x: 25.568324445969612, y: -100.66936957597397 },
  { x: 24.284528849305584, y: -100.53634049938134 },
  { x: 23.00096964371502, y: -100.39323525328226 },
  { x: 21.719212920059636, y: -100.24062265369724 },
  { x: 20.43860860288739, y: -100.07844360285793 },
  { x: 19.15933398550339, y: -99.90697881516404 },
  { x: 17.881359519023448, y: -99.72616919284722 },
  { x: 16.604995466731488, y: -99.5363693225177 },
  { x: 15.32957697873339, y: -99.33718768146001 },
  { x: 14.055828002691642, y: -99.12909705182109 },
  { x: 12.78336440311186, y: -98.91175762143284 },
  { x: 11.512614638814703, y: -98.68537623248454 },
  { x: 10.244110589715465, y: -98.44989378720783 },
  { x: 8.97674417265728, y: -98.20505173286608 },
  { x: 7.711608696354925, y: -97.95088700556457 },
  { x: 6.445586753527075, y: -97.68664610875658 },
  { x: 5.183420940085128, y: -97.41300866677835 },
  { x: 3.9245793761137873, y: -97.12982693520895 },
  { x: 2.6669197675097736, y: -96.83611102642827 },
  { x: 1.4122445962082593, y: -96.53209733150973 },
  { x: 0.16053908776715398, y: -96.21743126384318 },
  { x: -1.0884331488870085, y: -95.89157355629224 },
  { x: -2.3340811360705644, y: -95.55416223502569 },
  { x: -3.5768776559304447, y: -95.20446596515997 },
  { x: -4.815847595288604, y: -94.84211538564283 },
  { x: -6.051448961849883, y: -94.46620925550666 },
  { x: -7.283356717888266, y: -94.07583155934178 },
  { x: -8.508763719406351, y: -93.67031744725405 },
  { x: -9.727847259709238, y: -93.24481351501645 },
  { x: -10.939809518923983, y: -92.80032442469111 },
  { x: -12.144443654861302, y: -92.33880778985527 },
  { x: -13.343995382719113, y: -91.86102449427656 },
  { x: -14.536913386077805, y: -91.36883611765857 },
  { x: -15.724394394746795, y: -90.86308480320052 },
  { x: -16.90671912312582, y: -90.34473827685937 },
  { x: -18.083592082373052, y: -89.81482336236053 },
  { x: -19.255796317919344, y: -89.27384977795612 },
  { x: -20.423169310901688, y: -88.72267444128748 },
  { x: -21.585770159088447, y: -88.16185878115408 },
  { x: -22.743982997974005, y: -87.59181648193449 },
  { x: -23.897335045411438, y: -87.01344878459629 },
  { x: -25.047333294494077, y: -86.42631245587673 },
  { x: -26.192707143202053, y: -85.83153035337477 },
  { x: -27.334180539197845, y: -85.22921328540612 },
  { x: -28.47247743014395, y: -84.6191913458867 },
  { x: -29.60586920631565, y: -84.00258739241548 },
  { x: -30.736143575206025, y: -83.3788104473088 },
  { x: -31.86146850599572, y: -82.74904246593398 },
  { x: -32.98404539055638, y: -82.1121679779131 },
  { x: -34.10439133436121, y: -81.46794320495165 },
  { x: -35.220127652233465, y: -80.81772739572207 },
  { x: -36.33200784071982, y: -80.16097389586699 },
  { x: -37.43871697447412, y: -79.4982071980806 },
  { x: -38.54204276098944, y: -78.82762482042779 },
  { x: -39.64061117715128, y: -78.1489682101719 },
  { x: -40.57541967717, y: -77.82304401763156 },
  { x: -40.82692500489503, y: -79.08886650549117 },
  { x: -41.12129098912775, y: -80.34467192161269 },
  { x: -41.47259767318144, y: -81.58528182404302 },
  { x: -41.80197908517122, y: -82.8326288720671 },
  { x: -42.18013093050532, y: -84.06638343336694 },
  { x: -42.6018526055675, y: -85.28709954952093 },
  { x: -43.06540072619095, y: -86.49217691872101 },
  { x: -43.571115104543786, y: -87.6797687357057 },
  { x: -44.11974923717268, y: -88.84771054470855 },
  { x: -44.71303173380233, y: -89.99363104777392 },
  { x: -45.353045790767666, y: -91.1146787775781 },
  { x: -46.04203712326661, y: -92.20684247309323 },
  { x: -46.78239919091798, y: -93.26582277167066 },
  { x: -47.57492981359474, y: -94.2841807417173 },
  { x: -48.42265775192566, y: -95.25756531003714 },
  { x: -49.32738548784591, y: -96.17895122941565 },
  { x: -50.28868456253483, y: -97.03968067678716 },
  { x: -51.3073380214233, y: -97.83249940108472 },
  { x: -52.37691898220144, y: -98.55414225060603 },
  { x: -53.491266502517085, y: -99.20664071113876 },
  { x: -54.64302291020863, y: -99.78878327843137 },
  { x: -55.827253541617466, y: -100.3016928100828 },
  { x: -57.038669146474824, y: -100.74692800973374 },
  { x: -58.27230551223792, y: -101.12623964877203 },
  { x: -59.52455767503641, y: -101.44202857403754 },
  { x: -60.78988521908596, y: -101.69608249302338 },
  { x: -62.06567306813635, y: -101.89082441423255 },
  { x: -63.34887768711671, y: -102.02790168795828 },
  { x: -64.63709084196611, y: -102.10865878843087 },
  { x: -65.92772700531854, y: -102.13301445621886 },
  { x: -67.21766876989268, y: -102.09892243109253 },
  { x: -68.50400557059646, y: -101.99618834800869 },
  { x: -68.49782985380217, y: -103.08179219123515 },
  { x: -68.4166738433931, y: -104.37002012052666 },
  { x: -68.44755242736451, y: -105.66016872729007 },
  { x: -68.59058380125313, y: -106.94242778197658 },
  { x: -68.84955022223443, y: -108.20615968628023 },
  { x: -69.22830781969428, y: -109.44024667252712 },
  { x: -69.7287920455467, y: -110.63013591525704 },
  { x: -70.34896402678304, y: -111.76078703242075 },
  { x: -71.08393342307097, y: -112.82064641030264 },
  { x: -71.92347632048316, y: -113.80028056762721 },
  { x: -72.84797225992195, y: -114.7021420617817 },
  { x: -73.84074089626596, y: -115.52616440777666 },
  { x: -74.8908343679253, y: -116.27566446786167 },
  { x: -75.98836857314073, y: -116.95414378481246 },
  { x: -77.1253062154144, y: -117.56556190910953 },
  { x: -78.2934622538276, y: -118.11261517643462 },
  { x: -79.48895101011023, y: -118.59904890785793 },
  { x: -80.70676394839323, y: -119.02610415651517 },
  { x: -81.94471445124708, y: -119.39336723802778 },
  { x: -83.20027608907408, y: -119.69175187050942 },
  { x: -83.40216884025558, y: -120.85649501279947 },
  { x: -83.56310683795921, y: -122.1364049311934 },
  { x: -83.79706012847946, y: -123.40636426283866 },
  { x: -84.09005208959766, y: -124.66307091992776 },
  { x: -84.43366128932163, y: -125.90608166919796 },
  { x: -84.82276099624559, y: -127.13668188711125 },
  { x: -85.25256429113188, y: -128.3528105389958 },
  { x: -85.72021970665678, y: -129.55639568954464 },
  { x: -86.22193021120279, y: -130.74495523248632 },
  { x: -86.75692753378115, y: -131.9192574388096 },
  { x: -87.34104987631403, y: -133.07000179721788 },
  { x: -87.97689754060954, y: -134.19411522375606 },
  { x: -88.65931424637772, y: -135.28915993547906 },
  { x: -89.38574401513674, y: -136.35650626189084 },
  { x: -90.15212387531139, y: -137.3946952268349 },
  { x: -90.95608991616703, y: -138.40441014825794 },
  { x: -91.79505661033764, y: -139.38506004847633 },
  { x: -92.66695553593038, y: -140.33637160031134 },
  { x: -93.57113661749325, y: -141.25815642962633 },
  { x: -94.50628492968008, y: -142.14829809759166 },
  { x: -95.47328693901636, y: -143.00295524926352 },
  { x: -96.10263384879157, y: -143.78002441829145 },
  { x: -94.9637312057197, y: -144.38686615915066 },
  { x: -93.82311472736522, y: -144.98988131950813 },
  { x: -92.6797502027817, y: -145.59066553910978 },
  { x: -91.5358390238408, y: -146.18845424057739 },
  { x: -90.39090840839557, y: -146.78372759327888 },
  { x: -89.2441309876889, y: -147.37707657489796 },
  { x: -88.09624548382536, y: -147.96820200298222 },
  { x: -86.94775422783606, y: -148.55678622702678 },
  { x: -85.79729797104858, y: -149.14360121163082 },
  { x: -84.64716675198711, y: -149.72757580974277 },
  { x: -83.49418406560197, y: -150.31028349944538 },
  { x: -82.3398569049865, y: -150.89096339697093 },
  { x: -81.18603207540214, y: -151.46850003194146 },
  { x: -80.03036044055632, y: -152.04418616804006 },
  { x: -78.8736693692062, y: -152.61757118478286 },
  { x: -77.71594408690966, y: -153.1886218396752 },
  { x: -76.55709594701416, y: -153.75730119661185 },
  { x: -75.39787844606639, y: -154.32318449038266 },
  { x: -74.23747898975127, y: -154.8865228865032 },
  { x: -73.07464175049104, y: -155.4479184434887 },
  { x: -71.91122830798923, y: -156.00638866094005 },
  { x: -70.74636697016247, y: -156.5622733510254 },
  { x: -69.58011683477909, y: -157.11542846293432 },
  { x: -68.41269951847046, y: -157.66565084808803 },
  { x: -67.2436126902055, y: -158.2130550084128 },
  { x: -66.07343255322576, y: -158.75726788924575 },
  { x: -64.9017010998264, y: -159.29823778003964 },
  { x: -63.72843310444951, y: -159.83592035746815 },
  { x: -62.55346604823209, y: -160.37024174932085 },
  { x: -61.377302262205255, y: -160.9008362881559 },
  { x: -60.19908482872769, y: -161.42776307174174 },
  { x: -59.01893194333613, y: -161.95082264511007 },
  { x: -57.8374936814826, y: -162.4695976302719 },
  { x: -56.653085756768654, y: -162.98433549913213 },
  { x: -55.467495876687394, y: -163.49425689987058 },
  { x: -54.27952731142938, y: -163.9993729133187 },
  { x: -53.08957897093109, y: -164.49924584662955 },
  { x: -51.89680871199332, y: -164.99390709549263 },
  { x: -50.7023541666571, y: -165.4824314104719 },
  { x: -49.505609582796694, y: -165.9646082557676 },
  { x: -48.30570326832868, y: -166.44025110404826 },
  { x: -47.101748756727574, y: -166.90915680673518 },
  { x: -45.89639067312777, y: -167.36969832839299 },
  { x: -44.686659354668855, y: -167.8219864773374 },
  { x: -43.47425386219137, y: -168.26484483861685 },
  { x: -42.25813998474888, y: -168.69749775402155 },
  { x: -41.03893824890926, y: -169.11848440058967 },
  { x: -39.8147279772006, y: -169.52708821787976 },
  { x: -38.58574556069635, y: -169.9216175322724 },
  { x: -37.351872803859784, y: -170.29966595651186 },
  { x: -36.11278466896489, y: -170.66209964226576 },
  { x: -34.86994382577873, y: -171.01016518308563 },
  { x: -33.623217304322495, y: -171.34518858514912 },
  { x: -32.373033563416826, y: -171.66835180382358 },
  { x: -31.120072227397934, y: -171.98039356121367 },
  { x: -29.864687882876023, y: -172.2822889704973 },
  { x: -28.608195455197244, y: -172.57442032036366 },
  { x: -27.349250470131263, y: -172.85787907272226 },
  { x: -26.087291498878596, y: -173.13318233304634 },
  { x: -24.824977941015735, y: -173.40047415214624 },
  { x: -23.561822239953653, y: -173.66032888645827 },
  { x: -22.295844620452076, y: -173.91356282390802 },
  { x: -21.028699820025263, y: -174.1602424494849 },
  { x: -19.758895620021967, y: -174.4010141450304 },
  { x: -18.48895845003985, y: -174.63559719614477 },
  { x: -17.219213347804917, y: -174.86433695541197 },
  { x: -15.947178207045793, y: -175.08804047673118 },
  { x: -14.673828140940516, y: -175.30652307957624 },
  { x: -13.40083266144544, y: -175.51998975933122 },
  { x: -12.127320076477156, y: -175.72856609875393 },
  { x: -10.852684633909911, y: -175.93278582456486 },
  { x: -9.57697065706998, y: -176.13252150720095 },
  { x: -8.301020289156586, y: -176.328011384541 },
  { x: -7.024538041327893, y: -176.51945675835853 },
  { x: -5.747139778089523, y: -176.70689641156392 },
  { x: -4.469416477125138, y: -176.89043007164136 },
  { x: -3.191087424034998, y: -177.07026458078013 },
  { x: -1.9131277319971471, y: -177.24635376884865 },
  { x: -0.6335133024450391, y: -177.41905960967824 },
  { x: 0.6459829315703361, y: -177.58821958440583 },
  { x: 1.9263360832270233, y: -177.75403499480493 },
  { x: 3.2067631070941682, y: -177.9164430494967 },
  { x: 4.487648138666152, y: -178.07557671845987 },
  { x: 5.769153696805984, y: -178.23152095473654 },
  { x: 7.0517230147764085, y: -178.3843607113687 },
  { x: 8.333730903947353, y: -178.53393900990918 },
  { x: 9.616492289664968, y: -178.680425756442 },
  { x: 10.899371870919316, y: -178.82376000639348 },
  { x: 12.18220712884739, y: -178.96391405768478 },
  { x: 13.466549379868804, y: -179.1010245739052 },
  { x: 14.74997561548054, y: -179.23478129177084 },
  { x: 16.03380076102875, y: -179.36523776863427 },
  { x: 17.31789184653461, y: -179.49223333243773 },
  { x: 18.603268308502436, y: -179.61564240042347 },
  { x: 19.888186762765425, y: -179.73491647142885 },
  { x: 21.173504126964882, y: -179.84896685375222 },
  { x: 22.459190852216633, y: -179.95616466515295 },
  { x: 23.747802917002513, y: -180.03847585225304 },
  { x: 25.036488853998854, y: -180.10149992860522 },
  { x: 26.325824866447224, y: -180.14893050473236 },
  { x: 27.61548591662161, y: -180.1824250883566 },
  { x: 28.905353808985275, y: -180.20309822645328 },
  { x: 30.196255912295356, y: -180.2117819047926 },
  { x: 31.487187564489616, y: -180.20910311376085 },
  { x: 32.77735094569511, y: -180.19559188646812 },
  { x: 34.06730748471133, y: -180.17150954585884 },
  { x: 35.35809139248468, y: -180.13715896799587 },
  { x: 36.647811540427426, y: -180.09294183302367 },
  { x: 37.937649883906914, y: -180.03884613670797 },
  { x: 39.22674950528182, y: -179.97529110384315 },
  { x: 40.51549454004653, y: -179.9022536493634 },
  { x: 41.803766792664305, y: -179.81995631330273 },
  { x: 43.091448067598414, y: -179.72857269535578 },
  { x: 44.37782919162847, y: -179.62806031900143 },
  { x: 45.66447625561617, y: -179.51862233281858 },
  { x: 46.949823168699815, y: -179.40033076221232 },
  { x: 48.234106321952865, y: -179.27320222843 },
  { x: 49.517591655332964, y: -179.13741956519254 },
  { x: 50.799688191156456, y: -178.99299015972102 },
  { x: 52.081784726979954, y: -178.83974779954184 },
  { x: 53.36210832975245, y: -178.67808400737047 },
  { x: 54.64163411265202, y: -178.5078990557228 },
  { x: 55.91977109799496, y: -178.32908767669883 },
  { x: 57.19699206792824, y: -178.14182901040905 },
  { x: 58.47338566910438, y: -177.94612490365867 },
  { x: 59.747888141692805, y: -177.7420178329687 },
  { x: 61.02085407230369, y: -177.5295096451444 },
  { x: 62.292165265400335, y: -177.3087333101646 },
  { x: 63.56229450312964, y: -177.07960941540307 },
  { x: 64.83106449218653, y: -176.84196436116517 },
  { x: 66.09815019484498, y: -176.59605485338233 },
  { x: 67.36328567114732, y: -176.34194922384918 },
  { x: 68.62771197422929, y: -176.07933166886602 },
  { x: 69.88971526880823, y: -175.80846074116943 },
  { x: 71.14991608145199, y: -175.5293659896436 },
  { x: 72.40804847220294, y: -175.24210466525167 },
  { x: 73.66467386986054, y: -174.94637389193073 },
  { x: 74.91988092107735, y: -174.6422309206439 },
  { x: 76.171837595034, y: -174.33018916325386 },
  { x: 77.4225236669708, y: -174.00970750581902 },
  { x: 78.67087537705713, y: -173.6808875226287 },
  { x: 79.91724731190317, y: -173.3438234007513 },
  { x: 81.16066435833089, y: -172.99877553972868 },
  { x: 82.40230847170763, y: -172.64521021284023 },
  { x: 83.64150002769716, y: -172.28344507059094 },
  { x: 84.87853451514133, y: -171.91341916840724 },
  { x: 86.11258456528299, y: -171.53526178265736 },
  { x: 87.34412296026908, y: -171.14879377323095 },
  { x: 88.57306105344705, y: -170.7541795057963 },
  { x: 89.79960568700619, y: -170.3512564614904 },
  { x: 91.02399325201995, y: -169.9397882492398 },
  { x: 92.24459855985828, y: -169.5205154379543 },
  { x: 93.46162845271043, y: -169.09331798529192 },
  { x: 94.67670811920651, y: -168.6574516287323 },
  { x: 95.8890988372419, y: -168.2133503675119 },
  { x: 97.09794368917531, y: -167.76126536714625 },
  { x: 98.30347906608021, y: -167.30092699406717 },
  { x: 99.50605955456682, y: -166.83242204812203 },
  { x: 100.70586244794019, y: -166.35555292114773 },
  { x: 101.90226721963249, y: -165.87047289798105 },
  { x: 103.09477153861262, y: -165.37753287162167 },
  { x: 104.28387773591167, y: -164.87638933629088 },
  { x: 105.46964490929805, y: -164.36700535588355 },
  { x: 106.65245719426609, y: -163.8493273730471 },
  { x: 107.8314872220587, y: -163.32347173651291 },
  { x: 109.00679409044423, y: -162.78957510987036 },
  { x: 110.17793456615992, y: -162.24784064169822 },
  { x: 111.34617925122566, y: -161.69744835046043 },
  { x: 112.50993250589556, y: -161.13940289821923 },
  { x: 113.6702876388844, y: -160.57299880536468 },
  { x: 114.82656502585597, y: -159.99856480323336 },
  { x: 115.97923744895719, y: -159.41600116434117 },
  { x: 117.12800941934623, y: -158.82512690177242 },
  { x: 118.27149213946649, y: -158.22695775842098 },
  { x: 119.41178358009495, y: -157.62025637476165 },
  { x: 120.54651983049698, y: -157.00622317421437 },
  { x: 121.679158110122, y: -156.38318495121226 },
  { x: 122.80550247741603, y: -155.75308823850088 },
  { x: 123.92741451208256, y: -155.11520539480725 },
  { x: 125.0447760185849, y: -154.4694477734788 },
  { x: 126.1579415835332, y: -153.81564916204204 },
  { x: 127.26649752254895, y: -153.15411982378083 },
  { x: 128.3697937601801, y: -152.48499642228455 },
  { x: 129.46889405625723, y: -151.80794283899561 },
  { x: 130.5630005909074, y: -151.12319915859803 },
  { x: 131.65226110855153, y: -150.430809704418 },
  { x: 132.73652786476873, y: -149.73085942949763 },
  { x: 133.81615544616915, y: -149.02299005361618 },
  { x: 134.89055287506915, y: -148.30782579695202 },
  { x: 135.9599565425422, y: -147.58486063486347 },
  { x: 137.02439599747248, y: -146.8544528475713 },
  { x: 138.08336890882885, y: -146.116683694507 },
  { x: 139.1373776076425, y: -145.37131309098658 },
  { x: 140.1862743494924, y: -144.61853679836773 },
  { x: 141.229468156695, y: -143.85849148023985 },
  { x: 142.26746136028135, y: -143.09121037909762 },
  { x: 143.29981072698868, y: -142.316693494941 },
  { x: 144.32719588115327, y: -141.53464903253877 },
  { x: 145.34864170959702, y: -140.7457787778902 },
  { x: 146.36450279893018, y: -139.9497281443851 },
  { x: 147.37519283353126, y: -139.14640479176043 },
  { x: 148.37967760245388, y: -138.33615591940534 },
  { x: 149.3785776322659, y: -137.51680229711133 },
  { x: 150.36949946334846, y: -136.68994325823476 },
  { x: 151.35353640441633, y: -135.854500268503 },
  { x: 152.33057025993278, y: -135.01038468126347 },
  { x: 153.30027599217183, y: -134.15802495533686 },
  { x: 154.26250585671252, y: -133.29742478433363 },
  { x: 155.21693481582886, y: -132.4287097510116 },
  { x: 156.16379926059432, y: -131.55164715790787 },
  { x: 157.1033946798507, y: -130.66602277561202 },
  { x: 158.03445047157817, y: -129.77297423616517 },
  { x: 158.95791220007055, y: -128.87131219697892 },
  { x: 159.87339572983345, y: -127.9615537635265 },
  { x: 160.78081241421438, y: -127.04373587191309 },
  { x: 161.6803395465184, y: -126.11760735662318 },
  { x: 162.57135660017767, y: -125.18371487201415 },
  { x: 163.45371583077124, y: -124.24210274141225 },
  { x: 164.32777182490938, y: -123.29247547597568 },
  { x: 165.19367232701293, y: -122.33463362073618 },
  { x: 166.050619517209, y: -121.36944148055613 },
  { x: 166.89884978657102, y: -120.39653708160425 },
  { x: 167.73812674402558, y: -119.41604600663837 },
  { x: 168.5688049761828, y: -118.42765060515347 },
  { x: 169.39050034754837, y: -117.43188275706488 },
  { x: 170.2030946625855, y: -116.42872768793049 },
  { x: 171.00667656794676, y: -115.41812629998195 },
  { x: 171.8009505747903, y: -114.40028543540853 },
  { x: 172.58633036749475, y: -113.37471753762122 },
  { x: 173.36157489292432, y: -112.34307734413427 },
  { x: 174.1276001664888, y: -111.30421983568557 },
  { x: 174.88416979711465, y: -110.25841095223278 },
  { x: 175.63169746918044, y: -109.20506710331328 },
  { x: 176.36888303178213, y: -108.14592428587284 },
  { x: 177.09658340256104, y: -107.07979315732307 },
  { x: 177.81417805494928, y: -106.00770792861042 },
  { x: 178.52240571105145, y: -104.92854574213585 },
  { x: 179.22100043090992, y: -103.84274244394116 },
  { x: 179.90878025915734, y: -102.75215961372982 },
  { x: 180.5874294821922, y: -101.65406397971493 },
  { x: 181.25561840022615, y: -100.55056828711554 },
  { x: 181.9143812242057, y: -99.44016554283834 },
  { x: 182.5635997585941, y: -98.3229961040832 },
  { x: 183.20250573240259, y: -97.2004118323015 },
  { x: 183.83118779228366, y: -96.07227237029336 },
  { x: 184.44970503600575, y: -94.93845952252205 },
  { x: 185.05752558365353, y: -93.80001488715503 },
  { x: 185.6551813151423, y: -92.65612586987726 },
  { x: 186.24267223047204, y: -91.50684418123608 },
  { x: 186.8199983296428, y: -90.3522289189998 },
  { x: 187.3872187104229, y: -89.19209540264235 },
  { x: 187.94374239512868, y: -88.02757387698367 },
  { x: 188.48977622594944, y: -86.85862740591857 },
  { x: 189.0258520828005, y: -85.68413313184809 },
  { x: 189.5516153790716, y: -84.50488887464516 },
  { x: 190.06671152815258, y: -83.32170722862482 },
  { x: 190.57182015437968, y: -82.13288913294654 },
  { x: 191.06605479122737, y: -80.94100534053426 },
  { x: 191.55018370968438, y: -79.74418688446339 },
  { x: 192.02391142090895, y: -78.54323158460687 },
  { x: 192.48694243605917, y: -77.3386048358906 },
  { x: 192.93960179286114, y: -76.12997421336752 },
  { x: 193.3818894913148, y: -74.91735449147968 },
  { x: 193.8139828247253, y: -73.70059053858519 },
  { x: 194.23534991317726, y: -72.48045062567274 },
  { x: 194.6462566966284, y: -71.2569864632897 },
  { x: 195.04691001726798, y: -70.02959968653134 },
  { x: 195.43710303290672, y: -68.7988591114182 },
  { x: 195.81662890135533, y: -67.56519319677092 },
  { x: 196.1857240136873, y: -66.32845419816859 },
  { x: 196.54441791878676, y: -65.0886716644954 },
  { x: 196.89274016553796, y: -63.84532849027812 },
  { x: 197.23051346063576, y: -62.59925204427391 },
  { x: 197.55773780408018, y: -61.35076736420877 },
  { x: 197.87462003806044, y: -60.09932779572531 },
  { x: 198.1806873804297, y: -58.84592322644368 },
  { x: 198.4765308088716, y: -57.58923873101771 },
  { x: 198.76179573677592, y: -56.330500588141014 },
  { x: 199.0365117130268, y: -55.06916214345619 },
  { x: 199.300619639856, y: -53.80575527687855 },
  { x: 199.5542672616843, y: -52.53982198070325 },
  { x: 199.79730683409088, y: -51.27211575147696 },
  { x: 200.0295610637706, y: -50.00248884477876 },
  { x: 200.2512072440285, y: -48.730956035050745 },
  { x: 200.46227492374888, y: -47.457207059009 },
  { x: 200.6624095163215, y: -46.18221702983156 },
  { x: 200.85172921728307, y: -44.90557226313985 },
  { x: 201.03023402663356, y: -43.62715456339717 },
  { x: 201.19777619995216, y: -42.34773220159225 },
  { x: 201.3542670905862, y: -41.06588683128431 },
  { x: 201.49949985634646, y: -39.78362777659781 },
  { x: 201.63350404611714, y: -38.49989127770215 },
  { x: 201.7561023665931, y: -37.21520921451263 },
  { x: 201.86717662223765, y: -35.928828090482575 },
  { x: 201.96640177532473, y: -34.64194463542141 },
  { x: 202.05363008143343, y: -33.35395309720337 },
  { x: 202.1284774050694, y: -32.065178513554486 },
  { x: 202.19064825739076, y: -30.775547012264283 },
  { x: 202.23966985625063, y: -29.485531375479695 },
  { x: 202.27498077284955, y: -28.195161152084918 },
  { x: 202.29596048061958, y: -26.904746605363858 },
  { x: 202.3014270241935, y: -25.614228637548162 },
  { x: 202.2899620571304, y: -24.32310491760671 },
  { x: 202.25875843543298, y: -23.03282334086448 },
  { x: 202.20181773561202, y: -21.743044095153362 },
  { x: 201.17948544064276, y: -21.599170578065515 },
  { x: 199.89972326666975, y: -21.768530007761346 },
  { x: 198.6203452281911, y: -21.93783033968881 },
  { x: 197.3412331296701, y: -22.107101122732086 },
  { x: 196.06123456462362, y: -22.2764901013121 },
  { x: 194.78203381945008, y: -22.44576088435538 },
  { x: 193.5012669834148, y: -22.615253284030036 },
  { x: 193.61313905893226, y: -23.805364143391326 },
  { x: 193.67811705525108, y: -25.094596734745053 },
  { x: 193.66354945534877, y: -26.385380642518403 },
  { x: 193.59543927730658, y: -27.673726767346636 },
  { x: 193.48717216565944, y: -28.959989695839955 },
  { x: 193.3469922590945, y: -30.24257378825247 },
  { x: 193.1803661011856, y: -31.52276442104615 },
  { x: 192.99119414464496, y: -32.79971945102177 },
  { x: 192.78269721784852, y: -34.07352752483189 },
  { x: 192.55709148711003, y: -35.34455800352879 },
  { x: 192.31641582543813, y: -36.61260404492318 },
  { x: 192.06188173708432, y: -37.878537341098486 },
  { x: 191.79526215509958, y: -39.14102819226645 },
  { x: 191.51833001253493, y: -40.40115513269976 },
  { x: 191.2501147908043, y: -41.663542562773074 },
  { x: 190.99575799575558, y: -42.929017851243536 },
  { x: 190.75135917467662, y: -44.196990020427485 },
  { x: 190.5131065215077, y: -45.46542019731626 },
  { x: 190.27683364357912, y: -46.73430838190988 },
  { x: 190.03872873483112, y: -48.002827205451204 },
  { x: 189.79518683139347, y: -49.27094711905605 },
  { x: 189.5432234959636, y: -50.53701338521019 },
  { x: 189.2800315845441, y: -51.800627093977106 },
  { x: 189.00333583305292, y: -53.06150753095709 },
  { x: 188.71136330843902, y: -54.319004620698095 },
  { x: 188.40302070198769, y: -55.57202505448535 },
  { x: 188.07715560721567, y: -56.820687027855584 },
  { x: 187.73314749755522, y: -58.06479847306162 },
  { x: 187.3708781774696, y: -59.30394570572488 },
  { x: 186.99028854919038, y: -60.53770026702471 },
  { x: 186.59182184598035, y: -61.765367758182805 },
  { x: 186.1756849100288, y: -62.98705160029381 },
  { x: 185.74243917013519, y: -64.20261882337891 },
  { x: 185.29223237072043, y: -65.41316273615286 },
  { x: 184.8261873693835, y: -66.61662969116495 },
  { x: 184.3448064971555, y: -67.8141720948983 },
  { x: 183.84879892725684, y: -69.00536148853227 },
  { x: 183.33846014852932, y: -70.1913650529921 },
  { x: 182.8146175297301, y: -71.37131109619439 },
  { x: 182.27818708626887, y: -72.54510358426552 },
  { x: 181.7293461114507, y: -73.71380627703611 },
  { x: 181.16906971845364, y: -74.87656964408588 },
  { x: 180.59765339611954, y: -76.03419889250881 },
  { x: 180.01586541543713, y: -77.18623601460008 },
  { x: 179.42406036301665, y: -78.33333847303278 },
  { x: 178.8227405698892, y: -79.47538807227015 },
  { x: 178.21220152489656, y: -80.61273201170134 },
  { x: 177.59318195014336, y: -81.74538506576847 },
  { x: 176.96603643223978, y: -82.8730221967455 },
  { x: 176.33094226449091, y: -83.99658158170524 },
  { x: 175.68819493573866, y: -85.11613709285818 },
  { x: 175.03811948370895, y: -86.23162963243593 },
  { x: 174.38118869054875, y: -87.34317000875417 },
  { x: 173.71790488728917, y: -88.45055876684468 },
  { x: 173.04841581835112, y: -89.55395103834942 },
  { x: 172.37281013038717, y: -90.65390825206786 },
  { x: 171.6915606055442, y: -91.75015708082132 },
  { x: 171.00472634159067, y: -92.84300778789371 },
  { x: 170.3126028273683, y: -93.9325490199376 },
  { x: 169.6154560028348, y: -95.01876600251087 },
  { x: 168.91313812356927, y: -96.1019763861185 },
  { x: 168.20671294940226, y: -97.18143406143487 },
  { x: 167.4956486004185, y: -98.25815107774325 },
  { x: 166.7800928210389, y: -99.33193536729645 },
  { x: 166.05966147576908, y: -100.4041461787669 },
  { x: 165.33565471551304, y: -101.47264121805131 },
  { x: 164.60674284048267, y: -102.540212854705 },
  { x: 163.8753193102967, y: -103.60307144433149 },
  { x: 163.13845878542102, y: -104.66257623560317 },
  { x: 162.39190622653328, y: -105.71557288513351 },
  { x: 161.63560253586508, y: -106.76177329130172 },
  { x: 160.87007959333172, y: -107.80046828088742 },
  { x: 160.09394860137664, y: -108.8333716891732 },
  { x: 159.3087461019773, y: -109.85828951150849 },
  { x: 158.51429480182864, y: -110.87548030062987 },
  { x: 157.71029921208878, y: -111.88512873706351 },
  { x: 156.89690707717872, y: -112.88712401249371 },
  { x: 156.0737638104882, y: -113.88187242407798 },
  { x: 155.24163768300602, y: -114.86833237364888 },
  { x: 154.40029230365866, y: -115.84680673726926 },
  { x: 153.5494912813727, y: -116.81755406767576 },
  { x: 152.68929371391647, y: -117.78036013545803 },
  { x: 151.820024639016, y: -118.7349072901111 },
  { x: 150.9418908988606, y: -119.68092959167734 },
  { x: 150.0548038467977, y: -120.61853046125135 },
  { x: 149.1584088962171, y: -121.54796845156977 },
  { x: 148.2534447692234, y: -122.46852700219117 },
  { x: 147.33946823255383, y: -123.38061241027303 },
  { x: 146.4173362038497, y: -124.28348595371078 },
  { x: 145.4863099610064, y: -125.17780509517752 },
  { x: 144.5467440906342, y: -126.06320786084197 },
  { x: 143.59911137488, y: -126.93934705131501 },
  { x: 142.64308677601778, y: -127.80645905767008 },
  { x: 141.67890668512098, y: -128.66442568437046 },
  { x: 140.70621651557946, y: -129.51350548415277 },
  { x: 139.72551859842426, y: -130.3533143215226 },
  { x: 138.7372561669182, y: -131.1835197715329 },
  { x: 137.74101553668268, y: -132.00450596967804 },
  { x: 136.73691490325442, y: -132.8160734609898 },
  { x: 135.72589983092732, y: -133.6176423486161 },
  { x: 134.70687701098657, y: -134.41010279269292 },
  { x: 133.68067381218933, y: -135.19288597719978 },
  { x: 132.6473788811881, y: -135.9659291107577 },
  { x: 131.60625349587835, y: -136.7298601071557 },
  { x: 130.5583023183223, y: -137.48398087400486 },
  { x: 129.5035548974041, y: -138.22834312185253 },
  { x: 128.44224762419722, y: -138.96282865516199 },
  { x: 127.37367132548131, y: -139.68786223914336 },
  { x: 126.29900795662365, y: -140.4028455088919 },
  { x: 125.21796202878244, y: -141.10803332353373 },
  { x: 124.13065173749439, y: -141.80345523195302 },
  { x: 123.03672249614931, y: -142.48937717410743 },
  { x: 121.93711986904106, y: -143.1652561892501 },
  { x: 120.83169611174874, y: -143.8311550687599 },
  { x: 119.72021483319887, y: -144.48746164174173 },
  { x: 118.60311926665418, y: -145.13395059795369 },
  { x: 117.48008437438867, y: -145.77091373262712 },
  { x: 116.35196707404367, y: -146.39782285945722 },
  { x: 115.21841277900896, y: -147.0149993225595 },
  { x: 114.07971697812638, y: -147.6224689772076 },
  { x: 112.93522959594391, y: -148.22064920139061 },
  { x: 111.78645762555486, y: -148.8086276733094 },
  { x: 110.63221911159195, y: -149.38727608504732 },
  { x: 109.47387330272757, y: -149.95605886307862 },
  { x: 108.31014959694186, y: -150.51551527453958 },
  { x: 107.14255498732813, y: -151.06506172896763 },
  { x: 105.97026210512928, y: -151.60532983376217 },
  { x: 104.7943642590601, y: -152.13566581986063 },
  { x: 103.61341355379558, y: -152.6569561537885 },
  { x: 102.42865104247146, y: -153.16880931283038 },
  { x: 101.2393380029831, y: -153.67139150945982 },
  { x: 100.04671548846623, y: -154.16453283759273 },
  { x: 98.85016297235302, y: -154.64835887998686 },
  { x: 97.64932586803324, y: -155.12329070824188 },
  { x: 96.44642034182063, y: -155.5884123069481 },
  { x: 95.23893473855964, y: -156.04486500175707 },
  { x: 94.0284056002278, y: -156.492113219143 },
  { x: 92.8138873625312, y: -156.9306186604212 },
  { x: 91.59735980071017, y: -157.35972386291863 },
  { x: 90.37743411720804, y: -157.78009737014 },
  { x: 89.15411031202487, y: -158.19170593959043 },
  { x: 87.92786116730757, y: -158.59465299236476 },
  { x: 86.69862758528775, y: -158.9887649287683 },
  { x: 85.46720738583839, y: -159.37417102516935 },
  { x: 84.23283229797073, y: -159.75103010682045 },
  { x: 82.99630014155768, y: -160.1192202845743 },
  { x: 81.75619257015846, y: -160.47934731055668 },
  { x: 80.51434161459245, y: -160.83076480292604 },
  { x: 79.269358477303, y: -161.1740969818608 },
  { x: 78.02248421142585, y: -161.509118537119 },
  { x: 76.77321648592986, y: -161.8358996473007 },
  { x: 75.52229402291961, y: -162.15439968269 },
  { x: 74.26933268690073, y: -162.4648882768552 },
  { x: 73.01439157564155, y: -162.76739867229088 },
  { x: 71.75791392240487, y: -163.06178681818676 },
  { x: 70.49892461401261, y: -163.34845162447922 },
  { x: 69.23819192145355, y: -163.62733768701048 },
  { x: 67.97639546906389, y: -163.89836374634905 },
  { x: 66.71258969254978, y: -164.1618105168946 },
  { x: 65.44677459191121, y: -164.41768907947875 },
  { x: 64.18013212251552, y: -164.66584430245953 },
  { x: 62.911716720068824, y: -164.90660122356294 },
  { x: 61.64250349774919, y: -165.13985088127853 },
  { x: 60.37122185353674, y: -165.36589799847454 },
  { x: 59.09896509614624, y: -165.58460960517206 },
  { x: 57.825703676693514, y: -165.7960798884394 },
  { x: 56.55123075298928, y: -166.00041226937128 },
  { x: 55.275634971686074, y: -166.19766030532023 },
  { x: 53.998532197289535, y: -166.38796250668088 },
  { x: 52.72083844520934, y: -166.57124130763225 },
  { x: 51.44234687325619, y: -166.74761121010053 },
  { x: 50.16273244370409, y: -166.91719040962246 },
  { x: 48.88137462998517, y: -167.0801155697874 },
  { x: 47.60054869618155, y: -167.23617615479557 },
  { x: 46.31851125812642, y: -167.38566580668348 },
  { x: 45.0357646468509, y: -167.52859006586692 },
  { x: 43.75222021570243, y: -167.66503019177745 },
  { x: 42.467523378070815, y: -167.79508591189915 },
  { x: 41.182590149365744, y: -167.91873321776362 },
  { x: 39.896859100787715, y: -168.03603120713925 },
  { x: 38.61106895444132, y: -168.14699650127332 },
  { x: 37.324392341569435, y: -168.25068907628784 },
  { x: 36.037006555477156, y: -168.3411677596567 },
  { x: 34.74885249839611, y: -168.4180650371329 },
  { x: 33.45966423036866, y: -168.48164684867402 },
  { x: 32.16864393152185, y: -168.53216990021147 },
  { x: 30.878657843621447, y: -168.5697727021398 },
  { x: 29.588464913531766, y: -168.59475443691142 },
  { x: 28.297917396831885, y: -168.60735703601551 },
  { x: 27.006838000216707, y: -168.6078095033046 },
  { x: 25.71603931800127, y: -168.59632052777312 },
  { x: 24.425565673511848, y: -168.5730360070368 },
  { x: 23.135210224559156, y: -168.53827728521108 },
  { x: 21.845150264448296, y: -168.49227521295367 },
  { x: 20.55504598101117, y: -168.43524032606436 },
  { x: 19.26703966835104, y: -168.36726865841675 },
  { x: 17.978486701333523, y: -168.28864277121588 },
  { x: 16.690613358652218, y: -168.19963045122458 },
  { x: 15.403301444770396, y: -168.10016890706407 },
  { x: 14.11782156170793, y: -167.99086204405472 },
  { x: 12.832770137466117, y: -167.87149378598104 },
  { x: 11.548531307539344, y: -167.7425221405478 },
  { x: 10.26513462081179, y: -167.60387508234987 },
  { x: 8.982668723936007, y: -167.456003231871 },
  { x: 7.701975760111213, y: -167.2988327169007 },
  { x: 6.421002081886678, y: -167.13255929879676 },
  { x: 5.142569607701898, y: -166.957605895964 },
  { x: 3.8650826978109776, y: -166.77380629592892 },
  { x: 2.5886299988664683, y: -166.58149107683326 },
  { x: 1.3135956463627516, y: -166.38083753198222 },
  { x: 0.04018648248910904, y: -166.17184012095993 },
  { x: -1.2317156882911922, y: -165.95477586455561 },
  { x: -2.50302688138783, y: -165.72962075430095 },
  { x: -3.7735254801694302, y: -165.49652253461676 },
  { x: -5.042635281394421, y: -165.25569912852393 },
  { x: -6.309632337400317, y: -165.00738692709592 },
  { x: -7.575742926880717, y: -164.75142525827502 },
  { x: -8.839223665668815, y: -164.48836262322385 },
  { x: -10.100990569174291, y: -164.2181269965372 },
  { x: -11.361811908385901, y: -163.94065928044674 },
  { x: -12.621672908861562, y: -163.65605920243655 },
  { x: -13.879406389676033, y: -163.36469612355893 },
  { x: -15.13523396746069, y: -163.06662914158227 },
  { x: -16.389628424362467, y: -162.76185825650654 },
  { x: -17.64117141394056, y: -162.45083039520503 },
  { x: -18.892359816908463, y: -162.1329767416572 },
  { x: -20.141154760257525, y: -161.80891043520987 },
  { x: -21.388413161629064, y: -161.47853544198944 },
  { x: -22.634120246580988, y: -161.14195518309052 },
  { x: -23.876709924251585, y: -160.79969784481796 },
  { x: -25.120348587310687, y: -160.4506885865095 },
  { x: -26.36233251285553, y: -160.09571784081712 },
  { x: -27.60195252766572, y: -159.73497767548795 },
  { x: -28.840597429297862, y: -159.36828340999588 },
  { x: -30.07618402141705, y: -158.99632944311918 },
  { x: -31.310839823684468, y: -158.61853218439526 },
  { x: -32.54361927180626, y: -158.23509847601346 },
  { x: -33.775069020139796, y: -157.84611696462622 },
  { x: -35.00388891778104, y: -157.45207520682263 },
  { x: -36.231467762286584, y: -157.0523674504769 },
  { x: -37.456992959341406, y: -156.6475329627254 },
  { x: -38.681350975470984, y: -156.23736859498936 },
  { x: -39.90399515631795, y: -155.8218300239425 },
  { x: -41.12310824550502, y: -155.40189974998393 },
  { x: -42.34239862799719, y: -154.9762332988833 },
  { x: -43.55953194194399, y: -154.54562479690304 },
  { x: -44.774316119598225, y: -154.11040297537969 },
  { x: -45.98856841733716, y: -153.66963704446144 },
  { x: -47.19971808223686, y: -153.22461976783137 },
  { x: -48.40860725749656, y: -152.7748968313951 },
  { x: -49.61696455284096, y: -152.31995851690053 },
  { x: -50.82337162182927, y: -151.86034409148394 },
  { x: -52.02697154682018, y: -151.39638228648192 },
  { x: -53.228045042213424, y: -150.9281100379997 },
  { x: -54.42839458994418, y: -150.45470367089064 },
  { x: -55.62781334782317, y: -149.97643651233344 },
  { x: -56.824543157241486, y: -149.4938404422434 },
  { x: -58.020120560176665, y: -149.00652763151564 },
  { x: -59.213644315661114, y: -148.51466798623417 },
  { x: -60.40576449914686, y: -148.01820979585173 },
  { x: -61.59481159867756, y: -147.5176886338941 },
  { x: -62.782632419514655, y: -147.012502441846 },
  { x: -63.968532562879844, y: -146.50279896412846 },
  { x: -65.15301435980425, y: -145.98847847325726 },
  { x: -66.33501405045725, y: -145.4699177175058 },
  { x: -67.51581701130084, y: -144.94659959140085 },
  { x: -68.69295591050573, y: -144.41956938672035 },
  { x: -69.86935608760602, y: -143.88753064617086 },
  { x: -71.04305254180356, y: -143.35129965767786 },
  { x: -72.2139418520037, y: -142.81093921262024 },
  { x: -73.38354578574187, y: -142.2656477975146 },
  { x: -74.55187911746017, y: -141.71543649319244 },
  { x: -75.71793718509637, y: -141.1605527715588 },
  { x: -76.8807744243566, y: -140.6016097719605 },
  { x: -78.04058290298804, y: -140.03804237198756 },
  { x: -79.19929807290471, y: -139.46911184953535 },
  { x: -80.35471854223498, y: -138.8956234116979 },
  { x: -81.5084104018405, y: -138.31641357116047 },
  { x: -82.659191696354, y: -137.73197727173314 },
  { x: -83.80666351583899, y: -137.142081815953 },
  { x: -84.95131341688447, y: -136.54589983506287 },
  { x: -86.09275726399609, y: -135.9427590919476 },
  { x: -87.22968013182766, y: -135.3319504133868 },
  { x: -88.30571752379983, y: -134.69762451662672 },
  { x: -87.62383269794694, y: -133.6021550396936 },
  { x: -87.00831466596945, y: -132.4673744659653 },
  { x: -86.44180345840977, y: -131.30846722830142 },
  { x: -85.91686753089577, y: -130.129466749393 },
  { x: -85.43340346233286, y: -128.93353475984762 },
  { x: -85.02079761804119, y: -127.71003366135935 },
  { x: -84.66724521878957, y: -126.4681605441302 },
  { x: -84.35687851377166, y: -125.21519182089027 },
  { x: -84.08046347668022, y: -123.95473984273094 },
  { x: -83.8319130373735, y: -122.68825250497721 },
  { x: -83.60830185631737, y: -121.41660149971247 },
  { x: -83.40917192580699, y: -120.14158192165084 },
  { x: -82.59668103186452, y: -120.14599209261517 },
  { x: -81.4659634297114, y: -120.76836546572315 },
  { x: -80.32945424625836, y: -121.38084734985082 },
  { x: -79.18876389569341, y: -121.98483392977583 },
  { x: -78.04437993460559, y: -122.58131509311832 },
  { x: -76.89624326522649, y: -123.1711329830775 },
  { x: -75.74454595530331, y: -123.75470867125298 },
  { x: -74.59054383241384, y: -124.3318205410134 },
  { x: -73.43332088114842, y: -124.90324425056856 },
  { x: -72.27299529704378, y: -125.46906844657101 },
  { x: -71.10990689226799, y: -126.02933006512598 },
  { x: -69.94449890008383, y: -126.58407342955972 },
  { x: -68.77579620731323, y: -127.13392645366116 },
  { x: -67.60554219812303, y: -127.67797312202063 },
  { x: -66.43296860152445, y: -128.21681179954277 },
  { x: -65.25715940210782, y: -128.75101868946925 },
  { x: -64.07935565300882, y: -129.27984768247435 },
  { x: -62.899380060922354, y: -129.8036459779473 },
  { x: -61.71748379136398, y: -130.32235447811968 },
  { x: -60.53282470113449, y: -130.83613570185452 },
  { x: -59.34658474560119, y: -131.34482713028882 },
  { x: -58.157670616049316, y: -131.84868731615916 },
  { x: -56.96727904228829, y: -132.34732473675012 },
  { x: -55.77480427219234, y: -132.84109397867192 },
  { x: -54.57924164369926, y: -133.3301501735665 },
  { x: -53.383309654153884, y: -133.81372505044507 },
  { x: -52.18517627273686, y: -134.29229508506515 },
  { x: -50.98498924386911, y: -134.7659563113003 },
  { x: -49.782231462077426, y: -135.2349007968977 },
  { x: -48.57715409287736, y: -135.69886998912077 },
  { x: -47.371278903804345, y: -136.15752407580138 },
  { x: -46.16264089406021, y: -136.61130998381282 },
  { x: -44.95135825918168, y: -137.06037915118654 },
  { x: -43.73954374438785, y: -137.50388943472328 },
  { x: -42.525276672206815, y: -137.942398569612 },
  { x: -41.30869001261741, y: -138.3760616874947 },
  { x: -40.091187337618315, y: -138.8041252918247 },
  { x: -38.87101048860065, y: -139.22730963665396 },
  { x: -37.6497698797524, y: -139.6451234717829 },
  { x: -36.42641652568504, y: -140.05759634609575 },
  { x: -35.20207328399755, y: -140.46462114488733 },
  { x: -33.974922898312656, y: -140.8667075864098 },
  { x: -32.74727018159665, y: -141.2628916383167 },
  { x: -31.517386524124813, y: -141.65392679715464 },
  { x: -30.285774256928264, y: -142.03955451018706 },
  { x: -29.05179807899706, y: -142.41977847102453 },
  { x: -27.81731957003474, y: -142.79419607611996 },
  { x: -26.580713541411235, y: -143.1632579459572 },
  { x: -25.34143333876915, y: -143.52684219138902 },
  { x: -24.10215313612707, y: -143.8843393666791 },
  { x: -22.859519135130196, y: -144.23668026167917 },
  { x: -21.61650099863894, y: -144.5829119248744 },
  { x: -20.371458763581142, y: -144.92335570038026 },
  { x: -19.124687918798625, y: -145.25803374985986 },
  { x: -17.87587820100747, y: -145.58696454136586 },
  { x: -16.626418407764287, y: -145.90972330968808 },
  { x: -15.374875418186187, y: -146.22647996091058 },
  { x: -14.122711902040244, y: -146.53697224868628 },
  { x: -12.868154926275462, y: -146.8415769212885 },
  { x: -11.611647724154592, y: -147.1401240726331 },
  { x: -10.353884694455937, y: -147.43238839247832 },
  { x: -9.095338619326427, y: -147.7181852002979 },
  { x: -7.835241227777302, y: -147.99756251302873 },
  { x: -6.573031091009081, y: -148.2706717687022 },
  { x: -5.310200427673012, y: -148.53713621904495 },
  { x: -4.045611605728045, y: -148.79712207653057 },
  { x: -2.7794419184792787, y: -149.05053700089596 },
  { x: -1.5120607269790025, y: -149.2972258604991 },
  { x: -0.243541903437674, y: -149.5371221703507 },
  { x: 1.0262327476814388, y: -149.77018160712439 },
  { x: 2.2969677375365047, y: -149.99627489445191 },
  { x: 3.5690176527377218, y: -150.2154131131648 },
  { x: 4.8421904255379, y: -150.42748914855792 },
  { x: 6.117520266883448, y: -150.63259534089434 },
  { x: 7.393145597070827, y: -150.83036602273228 },
  { x: 8.669509649362787, y: -151.0208048876823 },
  { x: 9.948148965736852, y: -151.20406337377577 },
  { x: 11.2262859510798, y: -151.3796797796974 },
  { x: 12.506225418357923, y: -151.5479052709627 },
  { x: 13.786888833298534, y: -151.7085182309403 },
  { x: 15.068985369122029, y: -151.8615334340723 },
  { x: 16.351480814881995, y: -152.00669971484317 },
  { x: 17.634759306072816, y: -152.14397644353713 },
  { x: 18.918717421599847, y: -152.27333776488052 },
  { x: 20.203872266936305, y: -152.3947578235997 },
  { x: 21.49012042098753, y: -152.50815536026312 },
  { x: 22.776678838322685, y: -152.61332722629206 },
  { x: 24.063133834563196, y: -152.71008504754985 },
  { x: 25.351110598339137, y: -152.79860242373104 },
  { x: 26.63939762539901, y: -152.87871314236216 },
  { x: 27.927669878016783, y: -152.95021405486438 },
  { x: 29.21747867261208, y: -153.01309777401667 },
  { x: 30.506932880597187, y: -153.06731258927172 },
  { x: 31.796978066265954, y: -153.11269598176656 },
  { x: 33.087023251934724, y: -153.1491112879118 },
  { x: 34.37748212198205, y: -153.1766508479705 },
  { x: 35.66702497661971, y: -153.1949600753325 },
  { x: 36.95733610224612, y: -153.2041719399766 },
  { x: 38.24835640109293, y: -153.20411653581877 },
  { x: 39.53860842895097, y: -153.19464242482755 },
  { x: 40.830042412176354, y: -153.1757606878345 },
  { x: 42.12005804896094, y: -153.14723493376616 },
  { x: 43.41119654334448, y: -153.10910948594884 },
  { x: 44.70109398459233, y: -153.0611627277511 },
  { x: 45.99048909480907, y: -153.00343159527824 },
  { x: 47.279470520647244, y: -152.93573879522512 },
  { x: 48.5683042020645, y: -152.85795135761293 },
  { x: 49.85628096584044, y: -152.7701505418732 },
  { x: 51.142514345449584, y: -152.67202977833244 },
  { x: 52.42883637171127, y: -152.56362600309598 },
  { x: 53.71371050264798, y: -152.4448838120059 },
  { x: 54.99864373135306, y: -152.31543015039944 },
  { x: 56.28215861361735, y: -152.17548663490797 },
  { x: 57.564225600556654, y: -152.02493876360523 },
  { x: 58.84472649663426, y: -151.86350212848103 },
  { x: 60.12472506168075, y: -151.69113979343007 },
  { x: 61.40227106934003, y: -151.50800319648386 },
  { x: 62.678132790600884, y: -151.31388918906356 },
  { x: 63.95183744331635, y: -151.10862417147464 },
  { x: 65.22462608062216, y: -150.89203085041206 },
  { x: 66.49519855161421, y: -150.664238502244 },
  { x: 67.76311162302979, y: -150.42523604613896 },
  { x: 69.03134973217136, y: -150.17431800248707 },
  { x: 70.2953032531064, y: -149.91229696560333 },
  { x: 71.55763158541134, y: -149.63852286003578 },
  { x: 72.81632540496177, y: -149.35330225545772 },
  { x: 74.07298035150356, y: -149.0562436291538 },
  { x: 75.3263849207852, y: -148.74754274248173 },
  { x: 76.5770414438378, y: -148.4269779788101 },
  { x: 77.82397480748332, y: -148.09471555061248 },
  { x: 79.06765779386869, y: -147.7505744709732 },
  { x: 80.3077949141521, y: -147.39452888461864 },
  { x: 81.54595225919523, y: -147.02604691163347 },
  { x: 82.77932268500068, y: -146.6458488060697 },
  { x: 84.0092063424725, y: -146.2534987218856 },
  { x: 85.23592826933674, y: -145.8487787360603 },
  { x: 86.4582178635735, y: -145.43206190325662 },
  { x: 87.67459768097363, y: -145.0037840695163 },
  { x: 88.8877566699978, y: -144.56291841111397 },
  { x: 90.09713340184652, y: -144.10955726831267 },
  { x: 91.3002457702484, y: -143.64464989901677 },
  { x: 92.49993046808504, y: -143.1670291223011 },
  { x: 93.69317350916974, y: -142.6778399574277 },
  { x: 94.88198421762698, y: -142.1762439548079 },
  { x: 96.06662853341439, y: -141.66202319142081 },
  { x: 97.24491983910241, y: -141.1361121507288 },
  { x: 98.41883790993133, y: -140.59911658485754 },
  { x: 99.58779176821746, y: -140.05306059237364 },
  { x: 100.75169276730827, y: -139.498091917698 },
  { x: 101.9120774491813, y: -138.93303968629482 },
  { x: 103.06779340735339, y: -138.35870910525816 },
  { x: 104.21966801058166, y: -137.77442424386228 },
  { x: 105.36575103251003, y: -137.18104571335903 },
  { x: 106.50648570640124, y: -136.57848117348533 },
  { x: 107.64293579208591, y: -135.96585523854728 },
  { x: 108.77338745428138, y: -135.34408761756504 },
  { x: 109.89846121955551, y: -134.71289390252838 },
  { x: 111.01895490778125, y: -134.07156861382742 },
  { x: 112.13371611247547, y: -133.42069534192476 },
  { x: 113.24271528475396, y: -132.76035903986246 },
  { x: 114.34610016903765, y: -132.09034547823015 },
  { x: 115.44316159210615, y: -131.41082456311193 },
  { x: 116.53446098275892, y: -130.7215599034343 },
  { x: 117.61970285215415, y: -130.02272879250236 },
  { x: 118.69853261368164, y: -129.3143903280845 },
  { x: 119.77077297403626, y: -128.59652973573859 },
  { x: 120.83742859528027, y: -127.86843784224428 },
  { x: 121.89849947741367, y: -127.13008509871736 },
  { x: 122.95026246102935, y: -126.38404225808176 },
  { x: 123.99596792338751, y: -125.62793063516077 },
  { x: 125.03511353345698, y: -124.8619866210278 },
  { x: 126.06693102024904, y: -124.08666822338775 },
  { x: 127.0920704592157, y: -123.30158391952514 },
  { x: 128.10905440614783, y: -122.50775314594432 },
  { x: 129.11868068091832, y: -121.70455537607745 },
  { x: 130.12118567460067, y: -120.8917172827458 },
  { x: 131.11651028942651, y: -120.0692240915073 },
  { x: 132.10382715663872, y: -119.23767416726668 },
  { x: 133.08372725392096, y: -118.39648391956128 },
  { x: 134.05523546809516, y: -117.54657675102186 },
  { x: 135.01938601010775, y: -116.68694799958615 },
  { x: 135.9743763980236, y: -115.81921546666324 },
  { x: 136.9215067827467, y: -114.94213809911739 },
  { x: 137.8598315999832, y: -114.05666884846352 },
  { x: 138.7902668651428, y: -113.1618030526394 },
  { x: 139.71180791616328, y: -112.25850105038099 },
  { x: 140.624838888539, y: -111.34645257840437 },
  { x: 141.52927113561742, y: -110.42562808782533 },
  { x: 142.42528195070363, y: -109.49580596201253 },
  { x: 143.3129599804502, y: -108.55692710319758 },
  { x: 144.1903845473852, y: -107.61104515883122 },
  { x: 145.05900354683362, y: -106.65657926360964 },
  { x: 145.91863968549035, y: -105.69380274471156 },
  { x: 146.76920431670285, y: -104.722722989358 },
  { x: 147.61049059828184, y: -103.74365026083291 },
  { x: 148.4423803346906, y: -102.75671752911508 },
  { x: 149.2644893904347, y: -101.76236064024623 },
  { x: 150.07805881864988, y: -100.75916863500662 },
  { x: 150.88161117512695, y: -99.74893660811037 },
  { x: 151.6755305953603, y: -98.73116961574742 },
  { x: 152.4594329438556, y: -97.70636998894885 },
  { x: 153.23405694271736, y: -96.67364387396816 },
  { x: 153.99875251649357, y: -95.63390728621502 },
  { x: 154.75363786072097, y: -94.58704941737372 },
  { x: 155.49891981758884, y: -93.53284126359188 },
  { x: 156.23421425160282, y: -92.47185164088998 },
  { x: 156.95999394490977, y: -91.40341569937392 },
  { x: 157.67528378433175, y: -90.32903304491602 },
  { x: 158.38052700313142, y: -89.24809053816944 },
  { x: 159.07584179684554, y: -88.16048475803957 },
  { x: 159.76099177440068, y: -87.06654074225239 },
  { x: 160.43606558244934, y: -85.96619200581851 },
  { x: 161.10073818326552, y: -84.86014772195834 },
  { x: 161.75568920118548, y: -83.74735890528335 },
  { x: 162.40015036522038, y: -82.62911093225553 },
  { x: 163.03486039747483, y: -81.50425139639172 },
  { x: 163.65913967361263, y: -80.37405089971182 },
  { x: 164.27266315590776, y: -79.23898961158376 },
  { x: 164.8757854309704, y: -78.09863168596587 },
  { x: 165.46945206309445, y: -76.951337159786 },
  { x: 166.05233335249164, y: -75.79966201152597 },
  { x: 166.62493163019306, y: -74.64280842131284 },
  { x: 167.1871582495462, y: -73.48096106967274 },
  { x: 167.7396337371189, y: -72.31273115904908 },
  { x: 168.28164891969075, y: -71.13975126529299 },
  { x: 168.8124650751572, y: -69.96380909589752 },
  { x: 169.3332937077697, y: -68.78240038292817 },
  { x: 169.8433369976554, y: -67.59744580385686 },
  { x: 170.34327456915042, y: -66.40714287674837 },
  { x: 170.8326631889921, y: -65.21268833141215 },
  { x: 171.31162105271702, y: -64.01406739340611 },
  { x: 171.77967537817844, y: -62.81262453696057 },
  { x: 172.23797857185937, y: -61.605301452562585 },
  { x: 172.68537822727671, y: -60.394757539788635 },
  { x: 173.12216983327232, y: -59.180874603101984 },
  { x: 173.54882617199308, y: -57.96218997273557 },
  { x: 173.96475626575537, y: -56.740476581740374 },
  { x: 174.37037379893772, y: -55.514094467044245 },
  { x: 174.76499914720392, y: -54.285392764939736 },
  { x: 175.1491346415851, y: -53.05296790342815 },
  { x: 175.52263253766037, y: -51.81718924356177 },
  { x: 175.88540418877713, y: -50.57817498087734 },
  { x: 176.23736094828286, y: -49.335821694280206 },
  { x: 176.57850281617752, y: -48.090483970380575 },
  { x: 176.90859340138772, y: -46.84285620795674 },
  { x: 177.22789864387104, y: -45.591667804988845 },
  { x: 177.53594576148055, y: -44.33851440122276 },
  { x: 177.8329120475214, y: -43.0818151313547 },
  { x: 178.11850201315173, y: -41.82304743959382 },
  { x: 178.3925679139506, y: -40.56232952147685 },
  { x: 178.65528704322315, y: -39.29811006058417 },
  { x: 178.90612752105406, y: -38.03196992221959 },
  { x: 179.14497115190662, y: -36.763598843099174 },
  { x: 179.3715815447073, y: -35.492893402128296 },
  { x: 179.58557456396184, y: -34.22004566705413 },
  { x: 179.78659562305992, y: -32.94508518676087 },
  { x: 179.97426058650726, y: -31.667701697964592 },
  { x: 180.14786028108335, y: -30.38811681729667 },
  { x: 180.30627184918933, y: -29.106832875788214 },
  { x: 180.44863837318383, y: -27.824071490070597 },
  { x: 180.57283233340567, y: -26.53924168246016 },
  { x: 180.67521921710036, y: -25.253141272829843 },
  { x: 180.47210018722527, y: -24.262470607262852 },
  { x: 179.19133335119, y: -24.42942180289775 },
  { x: 177.9117189216379, y: -24.596225254111737 },
  { x: 176.63201584543324, y: -24.763028705325723 },
  { x: 175.35219457369186, y: -24.929861705423892 },
  { x: 174.072136910877, y: -25.096724254406244 },
  { x: 172.7928475190509, y: -25.263483382293956 },
  { x: 171.51335128503553, y: -25.430257284623757 },
  { x: 170.23261399788447, y: -25.597208480258658 },
  { x: 168.95178806408083, y: -25.764174450335652 },
  { x: 168.50837750802825, y: -26.77903087760657 },
  { x: 168.29816674594915, y: -28.051538800512624 },
  { x: 168.06744905824698, y: -29.320914541695267 },
  { x: 167.8198885065604, y: -30.586596672355007 },
  { x: 167.5566670462567, y: -31.85118549429998 },
  { x: 167.27967580592372, y: -33.11174089355394 },
  { x: 166.98938756770826, y: -34.369503923252594 },
  { x: 166.68642285817822, y: -35.62414954566993 },
  { x: 166.3712249105964, y: -36.8760914451845 },
  { x: 166.0442369582254, y: -38.12488638853356 },
  { x: 165.70587268544395, y: -39.370032044686006 },
  { x: 165.35619119002038, y: -40.61240010572522 },
  { x: 164.99525156972294, y: -41.852330383819336 },
  { x: 164.62346750893033, y: -43.08828633699082 },
  { x: 164.2408685565267, y: -44.32119875509143 },
  { x: 163.8477206524696, y: -45.550580081532146 },
  { x: 163.4441124434117, y: -46.776474639639254 },
  { x: 163.02971889162697, y: -47.99938476044386 },
  { x: 162.605130974799, y: -49.21833533076793 },
  { x: 162.17037824181205, y: -50.433503643916545 },
  { x: 161.72519475270843, y: -51.644934023215995 },
  { x: 161.26961005637236, y: -52.853187897465745 },
  { x: 160.8041560327191, y: -54.056906017993384 },
  { x: 160.32844854625426, y: -55.25672368580885 },
  { x: 159.84266489028295, y: -56.45230108874403 },
  { x: 159.34650957596338, y: -57.64448036999814 },
  { x: 158.84057358097917, y: -58.831798859804124 },
  { x: 158.3244136720676, y: -60.014817986961454 },
  { x: 157.79829578918626, y: -61.19336045816503 },
  { x: 157.2621312856827, y: -62.3675296945095 },
  { x: 156.71565422159918, y: -63.5374291170895 },
  { x: 156.15927828131427, y: -64.70221658270583 },
  { x: 155.59303301371224, y: -65.86202506133728 },
  { x: 155.0167706743721, y: -67.01692842519432 },
  { x: 154.43013667668365, y: -68.16716306535042 },
  { x: 153.8337219983306, y: -69.3118425152801 },
  { x: 153.2272902482394, y: -70.45136568491981 },
  { x: 152.61095962194688, y: -71.58530411544889 },
  { x: 151.98449372837953, y: -72.71386464905665 },
  { x: 151.34777437200063, y: -73.83707683462724 },
  { x: 150.7012447860729, y: -74.95432753281388 },
  { x: 150.04469812840708, y: -76.06571277749016 },
  { x: 149.37825259453987, y: -77.17098140314053 },
  { x: 148.70155359786116, y: -78.27059141746983 },
  { x: 148.0150443716336, y: -79.36355293285791 },
  { x: 147.31839987813123, y: -80.45038305477797 },
  { x: 146.61188605731166, y: -81.53057206497787 },
  { x: 145.8951778714489, y: -82.60455580949932 },
  { x: 145.16865945603735, y: -83.67158079179562 },
  { x: 144.43224216442442, y: -84.73170610963516 },
  { x: 143.68586689884177, y: -85.78488743969164 },
  { x: 142.92971095259452, y: -86.83079974423907 },
  { x: 142.16333109241984, y: -87.86993796708752 },
  { x: 141.38731829600147, y: -88.90134915672206 },
  { x: 140.6014952700343, y: -89.92529925310033 },
  { x: 139.80583246563413, y: -90.941566639591 },
  { x: 139.00018213838, y: -91.95034338394123 },
  { x: 138.1849579726506, y: -92.95106805735156 },
  { x: 137.3599826751407, y: -93.94382191925347 },
  { x: 136.52549263692387, y: -94.92823560859468 },
  { x: 135.68104462473727, y: -95.90479668196421 },
  { x: 134.827288714033, y: -96.87262606005761 },
  { x: 133.96398851373755, y: -97.83198968283254 },
  { x: 133.09114402385092, y: -98.78276935475226 },
  { x: 132.2088734399099, y: -99.72473607196436 },
  { x: 131.31676307753585, y: -100.65830351884738 },
  { x: 130.41566985437012, y: -101.58254090554956 },
  { x: 129.5054460259918, y: -102.49754426594451 },
  { x: 128.5860915924009, y: -103.40326188948491 },
  { x: 127.6571928692188, y: -104.30005575000196 },
  { x: 126.7195772252027, y: -105.18709847873858 },
  { x: 125.77297872039489, y: -106.0645747562209 },
  { x: 124.81751555033213, y: -106.93238116135429 },
  { x: 123.85298087282516, y: -107.79066543855964 },
  { x: 122.87987701890506, y: -108.63891786958482 },
  { x: 121.8982926352244, y: -109.47710151832457 },
  { x: 120.90825727066733, y: -110.30512035090531 },
  { x: 119.90977092523389, y: -111.12293004400077 },
  { x: 118.90268585450313, y: -111.93070789091605 },
  { x: 117.88774078057966, y: -112.7278333650833 },
  { x: 116.8645220190849, y: -113.5146610531127 },
  { x: 115.83347280328161, y: -114.29085114283616 },
  { x: 114.79394305771775, y: -115.05689857806377 },
  { x: 113.74717383552901, y: -115.81190211782791 },
  { x: 112.69254461014755, y: -116.5562680592861 },
  { x: 111.63061681037284, y: -117.28969352637549 },
  { x: 110.56076990963705, y: -118.01256265459041 },
  { x: 109.48418586330749, y: -118.72408501127903 },
  { x: 108.40021459593213, y: -119.42479986357763 },
  { x: 107.3092106941212, y: -120.11447820763384 },
  { x: 106.21152874448487, y: -120.79295752458461 },
  { x: 105.10643002491854, y: -121.4606958221348 },
  { x: 103.99512603967376, y: -122.11703563761132 },
  { x: 102.87723265325613, y: -122.76225768541396 },
  { x: 101.75289761008658, y: -123.39628070611116 },
  { x: 100.62185497020744, y: -124.01933370355535 },
  { x: 99.48522759121768, y: -124.6308626361681 },
  { x: 98.34257223985456, y: -125.23113344390708 },
  { x: 97.19409575830734, y: -125.82012396510913 },
  { x: 96.03944355996586, y: -126.39808536528983 },
  { x: 94.87967940466068, y: -126.96450053897593 },
  { x: 93.71436005912908, y: -127.5197166855566 },
  { x: 92.54375146332868, y: -128.06365254560038 },
  { x: 91.36785361725948, y: -128.59635982965455 },
  { x: 90.18669606980569, y: -129.1179197971506 },
  { x: 89.00113573860861, y: -129.62804434646776 },
  { x: 87.8106998415213, y: -130.1269994175637 },
  { x: 86.61568386738561, y: -130.61476284877526 },
  { x: 85.41585142512805, y: -131.09151193340756 },
  { x: 84.21188213908485, y: -131.55702505482918 },
  { x: 83.00383510702439, y: -132.01141302135585 },
  { x: 81.79162168229408, y: -132.4548088029664 },
  { x: 80.57521231600977, y: -132.88727149742917 },
  { x: 79.35525708362347, y: -133.30873461975474 },
  { x: 78.13154914294593, y: -133.71943456101658 },
  { x: 76.90473856942914, y: -134.11971482699337 },
  { x: 75.67444122757874, y: -134.5093907371589 },
  { x: 74.44006613971106, y: -134.88877994201818 },
  { x: 73.2030316522669, y: -135.25747245080314 },
  { x: 71.96304227640442, y: -135.6154387146296 },
  { x: 70.720157109892, y: -135.96262332933972 },
  { x: 69.47354878397248, y: -136.2993624134911 },
  { x: 68.2246060962025, y: -136.6252939932525 },
  { x: 66.97285626443512, y: -136.94028140503457 },
  { x: 65.718565228628, y: -137.2444871677003 },
  { x: 64.46096471779235, y: -137.5380959617758 },
  { x: 63.20165037167408, y: -137.8206313115037 },
  { x: 61.94011985924207, y: -138.0921818635365 },
  { x: 60.676166338307034, y: -138.35293968562138 },
  { x: 59.409819357753165, y: -138.60288630970578 },
  { x: 58.14128575976975, y: -138.8417927319372 },
  { x: 56.870801935430244, y: -139.06979561590504 },
  { x: 55.59854517803974, y: -139.2868949616093 },
  { x: 54.32448593871407, y: -139.49304275211318 },
  { x: 53.048062788653745, y: -139.68826484269033 },
  { x: 51.77057587876283, y: -139.87252429723554 },
  { x: 50.49167062243111, y: -140.04590976240132 },
  { x: 49.21111062858514, y: -140.20825133210366 },
  { x: 47.929486874908584, y: -140.35968936354237 },
  { x: 46.64653342144377, y: -140.50030880975956 },
  { x: 45.36171838827543, y: -140.63004318576574 },
  { x: 44.07648967072852, y: -140.74880753851895 },
  { x: 42.79031538888775, y: -140.85679762937687 },
  { x: 41.5032250916373, y: -140.9539506669606 },
  { x: 40.21507103455625, y: -141.04022971516494 },
  { x: 38.92653284198083, y: -141.11579729285287 },
  { x: 37.63749231837429, y: -141.1806201575297 },
  { x: 36.34806765927337, y: -141.23462074337442 },
  { x: 35.0576678869944, y: -141.27804652229213 },
  { x: 33.76738631025217, y: -141.3107940731881 },
  { x: 32.47689789132066, y: -141.33285600884136 },
  { x: 31.18605488577895, y: -141.3444465586622 },
  { x: 29.89550736907907, y: -141.34543275267183 },
  { x: 28.60445752134807, y: -141.33591801196485 },
  { x: 27.313850906879825, y: -141.31607593623585 },
  { x: 26.023436360158772, y: -141.28564797274822 },
  { x: 24.733568467795106, y: -141.2449887081122 },
  { x: 23.443331214379146, y: -141.1939762531805 },
  { x: 22.15403952525705, y: -141.13268448016356 },
  { x: 20.865250167166067, y: -141.06131284402963 },
  { x: 19.577110884527116, y: -140.97961017926318 },
  { x: 18.28911934630908, y: -140.8879199916428 },
  { x: 17.002457507879285, y: -140.78612039202125 },
  { x: 15.716563940438256, y: -140.6743960609247 },
  { x: 14.431571613964811, y: -140.5527137558584 },
  { x: 13.147761242858694, y: -140.4211879787486 },
  { x: 11.86427590947859, y: -140.27978918071108 },
  { x: 10.582356666960195, y: -140.12864294450367 },
  { x: 9.301634154251218, y: -139.96785269122097 },
  { x: 8.022123145793751, y: -139.79737040392618 },
  { x: 6.743454280535505, y: -139.61729211649288 },
  { x: 5.466573122770339, y: -139.42772125001576 },
  { x: 4.191125085888058, y: -139.22871320865266 },
  { x: 2.9176715986881403, y: -139.02040096238238 },
  { x: 1.6450159313611687, y: -138.80259983067876 },
  { x: 0.37413319708518683, y: -138.57564223848888 },
  { x: -0.8949470552556216, y: -138.33936936056028 },
  { x: -2.1616633968617767, y: -138.0942281237662 },
  { x: -3.4270943620059637, y: -137.83976790762284 },
  { x: -4.690974010730534, y: -137.5763137498562 },
  { x: -5.952726139793917, y: -137.3039542971189 },
  { x: -7.212483719174936, y: -137.0226415324741 },
  { x: -8.470099004452676, y: -136.7326487831005 },
  { x: -9.725926582237332, y: -136.43369533459833 },
  { x: -10.979464121497793, y: -136.12612099913574 },
  { x: -12.231021885517984, y: -135.8099442447653 },
  { x: -13.480230513245612, y: -135.48504687595033 },
  { x: -14.72759233571179, y: -135.1515987987748 },
  { x: -15.972191337506846, y: -134.80986225958597 },
  { x: -17.214352556356786, y: -134.4595897864787 },
  { x: -18.45409076670371, y: -134.10105101302116 },
  { x: -19.691450291873885, y: -133.73427179448706 },
  { x: -20.926697071824968, y: -133.35897141647663 },
  { x: -22.159166256662832, y: -132.9756152739158 },
  { x: -23.389271530766038, y: -132.584122107373 },
  { x: -24.61659920975603, y: -132.1845177721219 },
  { x: -25.84166639910601, y: -131.7766988470679 },
  { x: -27.06404463999532, y: -131.36094604661074 },
  { x: -28.283275924719124, y: -130.93743666405547 },
  { x: -29.49946367437206, y: -130.50598601887597 },
  { x: -30.713479581037536, y: -130.06647591553553 },
  { x: -31.924230336000768, y: -129.61934220007583 },
  { x: -33.132129623640324, y: -129.16445928973909 },
  { x: -34.337133120629936, y: -128.7016794401044 },
  { x: -35.539093082548675, y: -128.2312538166873 },
  { x: -36.738393644890934, y: -127.75304206228796 },
  { x: -37.93413356668912, y: -127.26742831240071 },
  { x: -39.12699247227944, y: -126.77400626986808 },
  { x: -40.316083895136416, y: -126.27324132961593 },
  { x: -41.50306257277429, y: -125.76449819063431 },
  { x: -42.685756662205605, y: -125.24867070666978 },
  { x: -43.865451539892334, y: -124.72513096393347 },
  { x: -45.04194036364518, y: -124.19393806019369 },
  { x: -46.215518622305986, y: -123.65502551046106 },
  { x: -47.38504868383371, y: -123.1089251946509 },
  { x: -48.551106751469895, y: -122.5551938795004 },
  { x: -49.713279140836, y: -121.99401624553576 },
  { x: -50.87227502515241, y: -121.42509680391512 },
  { x: -52.027843238903586, y: -120.84850942684896 },
  { x: -53.17869840562753, y: -120.26457176484223 },
  { x: -54.32559402187094, y: -119.67305481404252 },
  { x: -55.46895854645446, y: -119.07365569838696 },
  { x: -56.608644234957175, y: -118.46605676737056 },
  { x: -57.743040673191096, y: -117.85119619806613 },
  { x: -58.873448012060294, y: -117.22815797506402 },
  { x: -59.99955598828085, y: -116.59672048173286 },
  { x: -61.1212759552002, y: -115.95686894363052 },
  { x: -62.2374407318931, y: -115.3086920074096 },
  { x: -63.34880381490625, y: -114.65145833818652 },
  { x: -64.45425712108276, y: -113.98528613149803 },
  { x: -65.55362335711754, y: -113.30939234191328 },
  { x: -66.64691729745269, y: -112.62267627349645 },
  { x: -67.73317860335223, y: -111.92390426033289 },
  { x: -68.80954103305042, y: -111.2119312831605 },
  { x: -69.60125906141214, y: -110.40144971334244 },
  { x: -69.14187733345851, y: -109.19478409161754 },
  { x: -68.74753269959204, y: -107.96578690067119 },
  { x: -68.44972427035198, y: -106.71074975553844 },
  { x: -68.36689874798655, y: -105.4236299094038 },
  { x: -68.4237064778287, y: -104.13388759979792 },
  { x: -68.55935063067153, y: -102.85035055587049 },
  { x: -68.28670307631344, y: -102.02347674255185 },
  { x: -67.00066176445148, y: -102.13367930611297 },
  { x: -65.71119278202428, y: -102.19173547631186 },
  { x: -64.42023158094585, y: -102.19698040325437 },
  { x: -63.130703500750286, y: -102.1434599867776 },
  { x: -61.846907904086265, y: -102.014789370602 },
  { x: -60.57637975642048, y: -101.78815681613814 },
  { x: -59.32089199080393, y: -101.48792537839506 },
  { x: -58.080341186141965, y: -101.13169141790384 },
  { x: -56.85415113919303, y: -100.72887364149783 },
  { x: -55.644065234123914, y: -100.28060229399706 },
  { x: -54.57476498774551, y: -100.95635572638194 },
  { x: -53.49878669354171, y: -101.66929642951135 },
  { x: -52.41316068865209, y: -102.36784682604353 },
  { x: -51.3199701694116, y: -103.0537281384822 },
  { x: -50.2197617901776, y: -103.72835871326812 },
  { x: -49.11243212985545, y: -104.39287618244235 },
  { x: -47.99969502372779, y: -105.0470589293735 },
  { x: -46.88168344177343, y: -105.69129108955599 },
  { x: -45.75811666959263, y: -106.32622273844181 },
  { x: -44.628846962764484, y: -106.95241530483048 },
  { x: -43.49513014886677, y: -107.56918916438576 },
  { x: -42.356582092405105, y: -108.17719439255967 },
  { x: -41.21315847005322, y: -108.7765048615627 },
  { x: -40.06522864286341, y: -109.36714273305795 },
  { x: -38.913516558498145, y: -109.94880513098258 },
  { x: -37.75701755489521, y: -110.52214951800966 },
  { x: -36.59661809858009, y: -111.08671049921325 },
  { x: -35.43187495629005, y: -111.64295346951931 },
  { x: -34.26271425581463, y: -112.19067158673853 },
  { x: -33.089904268142575, y: -112.72985746364985 },
  { x: -31.91313472998999, y: -113.2603707430534 },
  { x: -30.732538611335677, y: -113.78241087991745 },
  { x: -29.54789429554827, y: -114.29595571257882 },
  { x: -28.35982230919562, y: -114.80074668830093 },
  { x: -27.168440847814455, y: -115.29683551763108 },
  { x: -25.973114610394834, y: -115.7842517494535 },
  { x: -24.774656191251797, y: -116.26295106044188 },
  { x: -23.571883635018022, y: -116.73302209724876 },
  { x: -22.366215288134292, y: -117.19420630713758 },
  { x: -21.15716359401159, y: -117.64642981789783 },
  { x: -19.945024041491745, y: -118.08970740397163 },
  { x: -18.728791968512535, y: -118.52426806921139 },
  { x: -17.510166435914485, y: -118.94949867427033 },
  { x: -16.288512142687665, y: -119.36559128689561 },
  { x: -15.063341532243044, y: -119.77262716651876 },
  { x: -13.834994416748733, y: -120.17047334316092 },
  { x: -12.604150420540943, y: -120.55884171520137 },
  { x: -11.370573152546212, y: -120.93776921874526 },
  { x: -10.133967123922705, y: -121.30730017711892 },
  { x: -8.894435755765064, y: -121.66729423312248 },
  { x: -7.651757431441918, y: -122.01786958229262 },
  { x: -6.4069220385733985, y: -122.35847957027201 },
  { x: -5.159323825033754, y: -122.68951571977604 },
  { x: -3.9092582796648143, y: -123.01049786143676 },
  { x: -2.6562082969933747, y: -123.32178796908539 },
  { x: -1.4012228624079377, y: -123.62292064779605 },
  { x: -0.14371099822483957, y: -123.91394022089503 },
  { x: 1.1160318067140877, y: -124.19486885004545 },
  { x: 2.378640853418782, y: -124.46555879082642 },
  { x: 3.6428603143114593, y: -124.72580320104863 },
  { x: 4.909458460380882, y: -124.97576459957509 },
  { x: 6.178213674995676, y: -125.21511056145877 },
  { x: 7.44846110826172, y: -125.4437746017102 },
  { x: 8.721057677820324, y: -125.66190446475035 },
  { x: 9.99504304493554, y: -125.86916772563214 },
  { x: 11.270712698449193, y: -126.06549051214512 },
  { x: 12.548037089477107, y: -126.2509245348366 },
  { x: 13.827075315787642, y: -126.42539592149612 },
  { x: 15.107369369675963, y: -126.58871999159753 },
  { x: 16.38900789779462, y: -126.74076377516201 },
  { x: 17.671784057954326, y: -126.88154943385274 },
  { x: 18.95667296333313, y: -127.01110651655384 },
  { x: 20.24209374862723, y: -127.12918385774977 },
  { x: 21.528401000446827, y: -127.23575190855637 },
  { x: 22.815579944349825, y: -127.33061860122642 },
  { x: 24.10382264808342, y: -127.41385780797042 },
  { x: 25.392937043900414, y: -127.48537349491473 },
  { x: 26.68268674072735, y: -127.54507701540683 },
  { x: 27.97231824201755, y: -127.5928723355731 },
  { x: 29.2627475631807, y: -127.62873729375042 },
  { x: 30.55367921537496, y: -127.65258324328623 },
  { x: 31.844344927611573, y: -127.66433631197009 },
  { x: 33.13518793315328, y: -127.66394478925467 },
  { x: 34.42623778088428, y: -127.65133480292948 },
  { x: 35.717110335310174, y: -127.62643248078412 },
  { x: 37.007480558704955, y: -127.58920827393439 },
  { x: 38.29737799995281, y: -127.53961785905398 },
  { x: 39.586595816864445, y: -127.47763168725874 },
  { x: 40.87510446055568, y: -127.40319066078028 },
  { x: 42.16308122433163, y: -127.31623568185027 },
  { x: 43.450112423813714, y: -127.21675197602659 },
  { x: 44.73602076569684, y: -127.10470260720402 },
  { x: 46.0206289566759, y: -126.98007280094045 },
  { x: 47.30435068112947, y: -126.84278129780441 },
  { x: 48.58594488592185, y: -126.69291674444842 },
  { x: 49.866534428652, y: -126.53028707312532 },
  { x: 51.145144196141885, y: -126.35503264103494 },
  { x: 52.42236516607515, y: -126.16702047819848 },
  { x: 53.697015383084484, y: -125.9664204907 },
  { x: 54.97033590030558, y: -125.75298890024497 },
  { x: 56.24108566460274, y: -125.52693993624374 },
  { x: 57.50982610477544, y: -125.28813324149642 },
  { x: 58.77637992751859, y: -125.03659097766615 },
  { x: 60.03980156853832, y: -124.77250521250014 },
  { x: 61.30029787002392, y: -124.49582423545104 },
  { x: 62.55798702751211, y: -124.20651849763468 },
  { x: 63.81307588319219, y: -123.90453628850373 },
  { x: 65.06476661719121, y: -123.5900844502475 },
  { x: 66.31344336500354, y: -123.26305217455028 },
  { x: 67.55851514894553, y: -122.92359459305406 },
  { x: 68.80080933777428, y: -122.57148270190638 },
  { x: 70.03911442723833, y: -122.20709324938059 },
  { x: 71.27343041733764, y: -121.83047055880297 },
  { x: 72.50408234579824, y: -121.44151859629991 },
  { x: 73.7307747237783, y: -121.04037771907133 },
  { x: 74.953862137888, y: -120.62694450602253 },
  { x: 76.17245812160186, y: -120.20154399487953 },
  { x: 77.38644447938316, y: -119.76427221951596 },
  { x: 78.5962939933788, y: -119.31499620995298 },
  { x: 79.80233170131481, y: -118.85362731953802 },
  { x: 81.00343474559224, y: -118.38169470302759 },
  { x: 82.20060778827332, y: -117.89931655595842 },
  { x: 83.39320075390599, y: -117.4063968444569 },
  { x: 84.58195236459487, y: -116.90272872633375 },
  { x: 85.76579886050932, y: -116.38861507765185 },
  { x: 86.94512437714376, y: -115.86374563512727 },
  { x: 88.1193379368145, y: -115.32825336873884 },
  { x: 89.28882367501593, y: -114.78170981966592 },
  { x: 90.4533452006746, y: -114.22422579622418 },
  { x: 91.61231153610684, y: -113.65597120449766 },
  { x: 92.76569313242845, y: -113.07676875118129 },
  { x: 93.91360818517619, y: -112.4865150151804 },
  { x: 95.05602714546585, y: -111.88503270318992 },
  { x: 96.19221129119285, y: -111.27261730405166 },
  { x: 97.32219017124139, y: -110.64910629890264 },
  { x: 98.4459046878431, y: -110.01441104109027 },
  { x: 99.56370942760817, y: -109.36822126733065 },
  { x: 100.67433378851675, y: -108.7111353425285 },
  { x: 101.77854604155756, y: -108.04262877398952 },
  { x: 102.87599160012043, y: -107.36273849781901 },
  { x: 103.96613858429008, y: -106.67167874342724 },
  { x: 105.04931203179247, y: -105.96919095807765 },
  { x: 106.12471412275471, y: -105.25563711560146 },
  { x: 107.19249260159768, y: -104.53085469713564 },
  { x: 108.25261791943721, y: -103.79462208604888 },
  { x: 109.30523782069422, y: -103.04677676347809 },
  { x: 110.34943628995903, y: -102.28793925599119 },
  { x: 111.38533152276837, y: -101.51791010861993 },
  { x: 112.4128053235855, y: -100.73669670858531 },
  { x: 113.4318872412946, y: -99.94416608590855 },
  { x: 114.44210449374877, y: -99.14037733835801 },
  { x: 115.44298429880104, y: -98.32587712029107 },
  { x: 116.43505853636674, y: -97.50014832623451 },
  { x: 117.41776577764637, y: -96.6635529300196 },
  { x: 118.39137196259759, y: -95.81559598783628 },
  { x: 119.35493152692652, y: -94.95719351509418 },
  { x: 120.30891725278013, y: -94.08789489130955 },
  { x: 121.25315184685326, y: -93.2077370525876 },
  { x: 122.18763530914596, y: -92.31648360785488 },
  { x: 123.1115107220169, y: -91.41511705751046 },
  { x: 124.0251326720763, y: -90.50326804050206 },
  { x: 124.92811702382974, y: -89.58098088015598 },
  { x: 125.82040467950887, y: -88.64849196754564 },
  { x: 126.70226157907136, y: -87.70557968603968 },
  { x: 127.57280125599169, y: -86.75284978776388 },
  { x: 128.4324669435326, y: -85.78999200943429 },
  { x: 129.28087450619972, y: -84.81750129486099 },
  { x: 130.11802394399308, y: -83.83505260631796 },
  { x: 130.94391525691262, y: -82.84279368822611 },
  { x: 131.75831205388494, y: -81.84114561218507 },
  { x: 132.5606824549947, y: -80.83039647981562 },
  { x: 133.35158788904138, y: -79.81011044507603 },
  { x: 134.13043737834133, y: -78.78106316617615 },
  { x: 134.89734911843126, y: -77.74284834595844 },
  { x: 135.65208671823777, y: -76.69599047711715 },
  { x: 136.39476837329752, y: -75.64049694687333 },
  { x: 137.1254827302631, y: -74.57573984143808 },
  { x: 137.8435206159141, y: -73.50321876668372 },
  { x: 138.54917751909232, y: -72.42256436155792 },
  { x: 139.24218749984018, y: -71.33365104330294 },
  { x: 139.9229642425362, y: -70.23641232692934 },
  { x: 140.59073947619163, y: -69.13202278058343 },
  { x: 141.24574959187993, y: -68.0197436821606 },
  { x: 141.88787639406434, y: -66.90032852820754 },
  { x: 142.51729717605002, y: -65.7733340854615 },
  { x: 143.13350960680583, y: -64.63932178272195 },
  { x: 143.73680917517356, y: -63.49835071775727 },
  { x: 144.32692994119563, y: -62.35073115385137 },
  { x: 144.90390145375616, y: -61.19610850439407 },
  { x: 145.46787145727612, y: -60.03466006269045 },
  { x: 146.0182489740718, y: -58.867582558549934 },
  { x: 146.55521129744835, y: -57.69410772098377 },
  { x: 147.0788175251741, y: -56.51457536216005 },
  { x: 147.58924495055413, y: -55.32846837660558 },
  { x: 148.08569575371556, y: -54.13716078743487 },
  { x: 148.56852452126853, y: -52.940327556921915 },
  { x: 149.03776080209724, y: -51.737835715087876 },
  { x: 149.49313865624404, y: -50.52962616416439 },
  { x: 149.93448079040385, y: -49.31673311509788 },
  { x: 150.3617576556925, y: -48.09871333462558 },
  { x: 150.7747624099206, y: -46.87592140935771 },
  { x: 151.17361324862503, y: -45.64826869264171 },
  { x: 151.5579555851955, y: -44.41560744005665 },
  { x: 151.92755302855858, y: -43.1788979903385 },
  { x: 152.28225783429332, y: -41.937889177971705 },
  { x: 152.62183361132628, y: -40.692551454072074 },
  { x: 152.946043968584, y: -39.44301778861843 },
  { x: 153.25447522168793, y: -38.18970186598934 },
  { x: 153.54659549072272, y: -36.932736656163634 },
  { x: 153.82219793349915, y: -35.67150163257345 },
  { x: 154.08054382791258, y: -34.40610021631345 },
  { x: 154.32053986524826, y: -33.13731545281447 },
  { x: 154.54106318790727, y: -31.86551670312881 },
  { x: 154.74031131395438, y: -30.59024595955163 },
  { x: 154.91559529492892, y: -29.31153277096711 },
  { x: 155.06056212073153, y: -28.028579317502302 },
  { x: 154.32358340031914, y: -27.629506862166522 },
  { x: 153.0439985196512, y: -27.797167231021824 },
  { x: 151.76432499233073, y: -27.964812825435025 },
  { x: 150.48417868286333, y: -28.13254706650078 },
  { x: 149.2045938021954, y: -28.30019266091399 },
  { x: 147.92468388380146, y: -28.46788257865347 },
  { x: 146.645010356481, y: -28.635542947508767 },
  { x: 145.36477540036105, y: -28.803277188574523 },
  { x: 144.08471773754619, y: -28.970981880756096 },
  { x: 142.80510330799407, y: -29.138642249611394 },
  { x: 142.39936757927498, y: -30.124836259224637 },
  { x: 142.26796369131245, y: -31.40863185588866 },
  { x: 142.0984417427536, y: -32.68852699984051 },
  { x: 141.89718429258204, y: -33.963280637944486 },
  { x: 141.66758946247882, y: -35.23354284565262 },
  { x: 141.41193251652604, y: -36.49857490086034 },
  { x: 141.13136586120686, y: -37.75887913459875 },
  { x: 140.82769197845644, y: -39.01327359150052 },
  { x: 140.50132455265336, y: -40.262157181502126 },
  { x: 140.15335689251236, y: -41.50499802468829 },
  { x: 139.7842913290646, y: -42.74219503099546 },
  { x: 139.39483703553043, y: -43.97252192173004 },
  { x: 138.98528950075172, y: -45.19649580236524 },
  { x: 138.5562397024121, y: -46.413717762964595 },
  { x: 138.10801267823763, y: -47.62406960799135 },
  { x: 137.64081527041756, y: -48.827876375171535 },
  { x: 137.15538620105647, y: -50.023778815832735 },
  { x: 136.6518732145753, y: -51.21216106546931 },
  { x: 136.13051270204744, y: -52.39290492854453 },
  { x: 135.5914524078939, y: -53.56623202168979 },
  { x: 135.03537195645086, y: -54.731019487306106 },
  { x: 134.4623008966025, y: -55.88763668644577 },
  { x: 133.8726233638432, y: -57.03549264142514 },
  { x: 133.2663984559413, y: -58.17519310436993 },
  { x: 132.6440398572754, y: -59.306043676501886 },
  { x: 132.00578395891898, y: -60.42805913226306 },
  { x: 131.35201489636637, y: -61.54082578727491 },
  { x: 130.68264402296504, y: -62.64453570928461 },
  { x: 129.99784863202012, y: -63.73938096603937 },
  { x: 129.29904706997237, y: -64.82349997783564 },
  { x: 128.58558926136976, y: -65.89801560227238 },
  { x: 127.85712061960213, y: -66.96363701256998 },
  { x: 127.11423212235309, y: -68.01986187769732 },
  { x: 126.35781023614817, y: -69.06567076115012 },
  { x: 125.58803225429243, y: -70.10087159518115 },
  { x: 124.80433674798644, y: -71.12682362846284 },
  { x: 124.00775792817659, y: -72.14199770623874 },
  { x: 123.1982366970945, y: -73.14697741897143 },
  { x: 122.37571395697182, y: -74.14202131939753 },
  { x: 121.54066248995551, y: -75.12659014038071 },
  { x: 120.69405740922355, y: -76.1001446147846 },
  { x: 119.83504179713465, y: -77.06344562637693 },
  { x: 118.96405888695158, y: -78.01660398347342 },
  { x: 118.08187694966308, y: -78.95866673455909 },
  { x: 117.18837778973244, y: -79.8902617934229 },
  { x: 116.28332501608617, y: -80.8117141977908 },
  { x: 115.36763464413396, y: -81.72223351501096 },
  { x: 114.44198629821203, y: -82.62159812845196 },
  { x: 113.50567080509998, y: -83.5103842413554 },
  { x: 112.55907230029217, y: -84.38870266203693 },
  { x: 111.60298860366159, y: -85.25604367224443 },
  { x: 110.63750836186074, y: -86.11234817420953 },
  { x: 109.66257247712127, y: -86.95794859287925 },
  { x: 108.67841734051667, y: -87.7929852854535 },
  { x: 107.68516114758366, y: -88.61750257525854 },
  { x: 106.68321758270078, y: -89.43126407122091 },
  { x: 105.67291168359407, y: -90.23418851390909 },
  { x: 104.6540957058426, y: -91.02671913658584 },
  { x: 103.6274492737826, y: -91.80850873986203 },
  { x: 102.59238140973038, y: -92.58018523752652 },
  { x: 101.55016271570585, y: -93.3410025202537 },
  { x: 100.49987717629931, y: -94.09178056957964 },
  { x: 99.44190892700514, y: -94.83246767495703 },
  { x: 98.37782405868508, y: -95.56210349764991 },
  { x: 97.30614512712992, y: -96.28195125245712 },
  { x: 96.22778814774938, y: -96.99155293167381 },
  { x: 95.14290086496435, y: -97.69098240751046 },
  { x: 94.05133553435392, y: -98.38054255602992 },
  { x: 92.95442185570634, y: -99.05955375289601 },
  { x: 91.85071193369664, y: -99.7291314684866 },
  { x: 90.74094449042938, y: -100.3889802139599 },
  { x: 89.62535591697805, y: -101.0390408915475 },
  { x: 88.50480313098393, y: -101.67898846352342 },
  { x: 87.37916793691032, y: -102.3091849037189 },
  { x: 86.2479184548419, y: -102.93008821983878 },
  { x: 85.1113501736205, y: -103.54161715245154 },
  { x: 83.9695221910145, y: -104.1438381865466 },
  { x: 82.82293683805501, y: -104.73678087100815 },
  { x: 81.67159411474205, y: -105.32056340137291 },
  { x: 80.51419387017152, y: -105.89193540038076 },
  { x: 79.34893362240828, y: -106.44764649077152 },
  { x: 78.17643389802016, y: -106.98738640926125 },
  { x: 76.99666514812297, y: -107.51085966700819 },
  { x: 75.8100410570953, y: -108.01815491066482 },
  { x: 74.61623658721112, y: -108.50939772298894 },
  { x: 73.41625640053265, y: -108.98393802852854 },
  { x: 72.20915493276603, y: -109.44235203052517 },
  { x: 70.99649827477299, y: -109.88409307462145 },
  { x: 69.77763635110146, y: -110.30922764580679 },
  { x: 68.55242141733058, y: -110.7179699734915 },
  { x: 67.322419564322, y: -111.1099137605181 },
  { x: 66.08748304765486, y: -111.48498513467611 },
  { x: 64.84681404745615, y: -111.84358300590198 },
  { x: 63.601653616861626, y: -112.18550053200647 },
  { x: 62.352858673512564, y: -112.51036835193727 },
  { x: 61.09904041985236, y: -112.81882915392536 },
  { x: 59.841528555669264, y: -113.1106465468973 },
  { x: 58.580086689889804, y: -113.38576143308468 },
  { x: 57.3155717401553, y: -113.64438065467682 },
  { x: 56.04748137543462, y: -113.88648205001057 },
  { x: 54.77619973122217, y: -114.11224291239101 },
  { x: 53.50264282292761, y: -114.32158936960771 },
  { x: 52.2254809507627, y: -114.51483168494458 },
  { x: 50.94684163438864, y: -114.69184427564386 },
  { x: 49.66625209165849, y: -114.85274533724225 },
  { x: 48.38350548038296, y: -114.99780080969742 },
  { x: 47.098690447214615, y: -115.1270624035567 },
  { x: 45.812486616489664, y: -115.24062615269366 },
  { x: 44.52601684580706, y: -115.33863241430818 },
  { x: 43.23777414207347, y: -115.42116983505281 },
  { x: 41.94823128743582, y: -115.48856345265358 },
  { x: 40.65833384618796, y: -115.5407689437842 },
  { x: 39.367609036182984, y: -115.5779709889708 },
  { x: 38.07700242171474, y: -115.60042814095002 },
  { x: 36.78633670947813, y: -115.60822165915332 },
  { x: 35.494814079600204, y: -115.6014254157912 },
  { x: 34.20400062294267, y: -115.58034967414756 },
  { x: 32.91371904620044, y: -115.5451421786433 },
  { x: 31.623880702720953, y: -115.49597283536252 },
  { x: 30.334308299199115, y: -115.43284903152622 },
  { x: 29.046154242118075, y: -115.35611057930254 },
  { x: 27.75909349375181, y: -115.26591999755446 },
  { x: 26.47238733199574, y: -115.16238070737664 },
  { x: 25.186804027838633, y: -115.04568477651625 },
  { x: 23.902520874585583, y: -114.91601688549946 },
  { x: 22.619626518889145, y: -114.77353216596823 },
  { x: 21.338061862980947, y: -114.61839313678556 },
  { x: 20.058875892249493, y: -114.45088789957221 },
  { x: 18.780591162485628, y: -114.27096474378091 },
  { x: 17.504286207962036, y: -114.07894131991658 },
  { x: 16.229857607584073, y: -113.87495059795809 },
  { x: 14.957394008004293, y: -113.65916248398945 },
  { x: 13.686378303749485, y: -113.43163607577904 },
  { x: 12.417977675744892, y: -113.19265947494767 },
  { x: 11.151896635148674, y: -112.94232132814787 },
  { x: 9.888312475265936, y: -112.6808728008952 },
  { x: 8.626028466287254, y: -112.40821047209502 },
  { x: 7.366817541263624, y: -112.12485144722052 },
  { x: 6.110398985795304, y: -111.83071446684022 },
  { x: 4.856255694409087, y: -111.52594727537502 },
  { x: 3.6046831559468058, y: -111.21080842556152 },
  { x: 2.355238137145713, y: -110.8851649474209 },
  { x: 1.1091025933731347, y: -110.5494526869949 },
  { x: -0.13438832526504993, y: -110.20377506537811 },
  { x: -1.375190295442566, y: -109.84802127425485 },
  { x: -2.613406738254055, y: -109.48244986636173 },
  { x: -3.848683067089319, y: -109.10724552222491 },
  { x: -5.080605597569793, y: -108.72251905016005 },
  { x: -6.309691435168683, y: -108.32843296903017 },
  { x: -7.536044000980631, y: -107.92475088776182 },
  { x: -8.758850700690598, y: -107.51218936679642 },
  { x: -9.97862863977179, y: -107.09027562398705 },
  { x: -11.195067554940284, y: -106.65959324979633 },
  { x: -12.408137897311896, y: -106.2198763042666 },
  { x: -13.619139817790687, y: -105.77102875352428 },
  { x: -14.826462902188673, y: -105.31347905639 },
  { x: -16.030491286000235, y: -104.8472936978532 },
  { x: -17.23050102156289, y: -104.37279032841884 },
  { x: -18.427733162012323, y: -103.88945184261371 },
  { x: -19.6215524063386, y: -103.39778057146891 },
  { x: -20.811766686794535, y: -102.8975548983531 },
  { x: -21.998435101148484, y: -102.38912202265543 },
  { x: -23.181365581653267, y: -101.87243023382852 },
  { x: -24.3599966995094, y: -101.34774547183011 },
  { x: -25.535466086757925, y: -100.81472792449202 },
  { x: -26.706990697968006, y: -100.27342191514056 },
  { x: -27.874777375328915, y: -99.72400473708082 },
  { x: -29.039165931008753, y: -99.16617351424992 },
  { x: -30.19900395852439, y: -98.60035670546851 },
  { x: -31.35505972886458, y: -98.02634746854734 },
  { x: -32.50712639984004, y: -97.44377644243409 },
  { x: -33.65517442256659, y: -96.85293172874954 },
  { x: -34.79825823275037, y: -96.2538133274937 },
  { x: -35.93698358251713, y: -95.6462143964773 },
  { x: -37.07092201304622, y: -95.02976557464804 },
  { x: -38.2003099154111, y: -94.40431173036397 },
  { x: -39.32436424418091, y: -93.76961647255159 },
  { x: -40.442907706050576, y: -93.12516269573773 },
  { x: -41.55517203003131, y: -92.47059581331219 },
  { x: -42.66121631389148, y: -91.80446054272893 },
  { x: -43.75891303796992, y: -91.1253754736524 },
  { x: -44.84495272723809, y: -90.42826558522414 },
  { x: -44.20037336766645, y: -89.32283444071076 },
  { x: -43.63173464044556, y: -88.16442214685696 },
  { x: -43.09577697913125, y: -86.98995742167067 },
  { x: -42.623925622052326, y: -85.78901689625624 },
  { x: -42.222858617034184, y: -84.5621029016448 },
  { x: -41.86475568961836, y: -83.32207658967711 },
  { x: -41.53679262406938, y: -82.07310435302294 },
  { x: -41.23205498148837, y: -80.81821495231111 },
  { x: -40.94704121909961, y: -79.56006778711807 },
  { x: -40.67977156166285, y: -78.2975769359501 },
  { x: -40.63643812300824, y: -78.21666470383555 },
  { x: -40.877483145732434, y: -79.48482155354563 },
  { x: -41.16367886348851, y: -80.74305736539121 },
  { x: -41.48989854487069, y: -81.99182275985609 },
  { x: -41.85466474566981, y: -83.23014262376223 },
  { x: -42.257859270349144, y: -84.45650257679522 },
  { x: -42.69960031444542, y: -85.66887113316749 },
  { x: -43.18109938221015, y: -86.86641353690084 },
  { x: -43.70368617343157, y: -88.04651471174508 },
  { x: -44.269015425623955, y: -89.20743866075445 },
  { x: -44.87813612417579, y: -90.3451297995748 },
  { x: -45.53310191653781, y: -91.45695827751383 },
  { x: -46.23596645016074, y: -92.53959984510094 },
  { x: -46.98802987594865, y: -93.58845965084564 },
  { x: -47.79139016467854, y: -94.59974066313039 },
  { x: -48.64595866969787, y: -95.56651366861425 },
  { x: -49.552946895258124, y: -96.48455317685901 },
  { x: -50.518190745985514, y: -97.340842904382 },
  { x: -51.54300514722615, y: -98.12535100500304 },
  { x: -52.62043133675493, y: -98.83566924466119 },
  { x: -53.74373216897808, y: -99.47102196514662 },
  { x: -54.90606707720719, y: -100.03234734353218 },
  { x: -56.10112737466916, y: -100.5212188579006 },
  { x: -57.32214636688605, y: -100.93974186624996 },
  { x: -58.56410074354671, y: -101.2907161253566 },
  { x: -59.822366104276476, y: -101.57727381694392 },
  { x: -61.09290902638435, y: -101.80229595721978 },
  { x: -62.37335082469359, y: -101.96862662628685 },
  { x: -63.65909664771371, y: -102.07795011054351 },
  { x: -64.94872814900391, y: -102.13213537691439 },
  { x: -66.23999961336628, y: -102.13102729375753 },
  { x: -67.52939472358301, y: -102.07202555926479 },
  { x: -68.67057263073697, y: -101.79849892560225 },
  { x: -68.88967760695517, y: -100.52660414204298 },
  { x: -69.28037295362502, y: -99.29920259084254 },
  { x: -69.79034237130024, y: -98.11397468459252 },
  { x: -70.32774792793953, y: -96.93982022269014 },
  { x: -70.12198427293002, y: -97.32801868864651 },
  { x: -69.624307191075, y: -98.51868358958623 },
  { x: -69.20780089407116, y: -99.73979861567672 },
  { x: -68.87315978069678, y: -100.98616316330171 },
  { x: -68.62564355233647, y: -102.2523697866557 },
  { x: -68.47263943003603, y: -103.53360201761684 },
  { x: -68.42271659020855, y: -104.82297496617045 },
  { x: -68.48469537478275, y: -106.11237007638718 },
  { x: -68.66616984699368, y: -107.38979788850975 },
  { x: -68.97256222708896, y: -108.64298084116001 },
  { x: -69.4055863503512, y: -109.85847419203465 },
  { x: -69.96202138840444, y: -111.02235302946231 },
  { x: -70.6344653457608, y: -112.12358084520065 },
  { x: -71.41160099977813, y: -113.15341116953138 },
  { x: -72.28017567590028, y: -114.1075150909217 },
  { x: -73.22675940626598, y: -114.9848731728673 },
  { x: -74.23846887737139, y: -115.78731744618752 },
  { x: -75.30258329457565, y: -116.51747037435359 },
  { x: -76.40988340601362, y: -117.1803700421188 },
  { x: -77.55230236630327, y: -117.78127615086771 },
  { x: -78.72330987204016, y: -118.32501994316428 },
  { x: -79.92008400478474, y: -118.80730205635987 },
  { x: -81.1428907044947, y: -119.21889585136826 },
  { x: -82.3904150458239, y: -119.5487869816102 },
  { x: -83.65902251601779, y: -119.78460185183398 },
  { x: -84.94311360152363, y: -119.91299175360984 },
  { x: -86.2331735616345, y: -119.92075572292897 },
  { x: -87.51704303050899, y: -119.79677599211743 },
  { x: -88.77979982163458, y: -119.5333329151824 },
  { x: -90.00522159759477, y: -119.12836545745209 },
  { x: -91.17585974227934, y: -118.58664576372205 },
  { x: -92.2793037243314, y: -117.9184272968039 },
  { x: -93.3063195174437, y: -117.13759064504262 },
  { x: -94.25213497682064, y: -116.2592279010348 },
  { x: -95.1141941239804, y: -115.29925113891306 },
  { x: -95.89289586885944, y: -114.27028511944468 },
  { x: -96.587796978195, y: -113.18290834316723 },
  { x: -97.19521861590631, y: -112.04461883944218 },
  { x: -97.42921622975281, y: -111.58501549485717 },
  { x: -96.89813413432873, y: -112.76058830320034 },
  { x: -96.2479404867623, y: -113.87503185738959 },
  { x: -95.49606912872159, y: -114.9235075276399 },
  { x: -94.65070510112533, y: -115.89893096896839 },
  { x: -93.72016641487107, y: -116.79284381327759 },
  { x: -92.71228352426738, y: -117.59847197886853 },
  { x: -91.63621658341101, y: -118.3104892793672 },
  { x: -90.49697412817106, y: -118.91699490166883 },
  { x: -89.30178086073026, y: -119.40240180936678 },
  { x: -88.06102321387901, y: -119.75538539259787 },
  { x: -86.78851529097297, y: -119.96690369280203 },
  { x: -85.49999187283963, y: -120.02939219562839 },
  { x: -84.21330048552565, y: -119.93230194942355 },
  { x: -83.40606929296776, y: -120.212587890343 },
  { x: -83.52190091896578, y: -121.49779444622676 },
  { x: -83.70525174532234, y: -122.77527396889663 },
  { x: -83.94520345933176, y: -124.0438962135326 },
  { x: -84.23680662289335, y: -125.30104610388446 },
  { x: -84.57763822750412, y: -126.54605140283702 },
  { x: -84.96608785897605, y: -127.77721304954979 },
  { x: -85.40076671975255, y: -128.992477396572 },
  { x: -85.88086221551858, y: -130.19053690577857 },
  { x: -86.4057242708221, y: -131.37009881348646 },
  { x: -86.97431867471673, y: -132.5288878556136 },
  { x: -87.58583283288739, y: -133.66553000904545 },
  { x: -88.23983828651346, y: -134.77914250086704 },
  { x: -88.93448823033347, y: -135.86681476598633 },
  { x: -89.6691621377796, y: -136.9278967289513 },
  { x: -90.44272237681075, y: -137.9610956260789 },
  { x: -91.25409041315429, y: -138.96522950200185 },
  { x: -92.10134556933828, y: -139.93876550835316 },
  { x: -92.98323201778493, y: -140.88109050578595 },
  { x: -93.89815411874837, y: -141.79139189998526 },
  { x: -94.84492991686128, y: -142.6691932151936 },
  { x: -95.82100343364179, y: -143.51362275932757 },
  { x: -96.8251779392805, y: -144.32440720520847 },
  { x: -97.8555179818634, y: -145.10162781226782 },
  { x: -98.91047963219191, y: -145.84512944886367 },
  { x: -99.98868886715154, y: -146.55529625049036 },
  { x: -101.08789258432333, y: -147.23204326410593 },
  { x: -102.20654685450866, y: -147.87577309325727 },
  { x: -103.34325549292993, y: -148.4870508603545 },
  { x: -104.49712464584057, y: -149.06673717664935 },
  { x: -105.66574607917964, y: -149.61474339548937 },
  { x: -106.84821116475854, y: -150.13222931057868 },
  { x: -108.04746740377452, y: -150.6095176623473 },
  { x: -109.26598951527792, y: -151.03610382246814 },
  { x: -110.5015908818392, y: -151.40882236672306 },
  { x: -111.75270541259665, y: -151.725730455977 },
  { x: -113.01694703515246, y: -151.9843792264533 },
  { x: -114.29213651929814, y: -152.18315826396403 },
  { x: -115.57585824375171, y: -152.3207637239945 },
  { x: -116.86416743247472, y: -152.39621679975622 },
  { x: -118.15475188527982, y: -152.40926632573363 },
  { x: -119.44444987155944, y: -152.36012653133702 },
  { x: -120.73087531891576, y: -152.24935515175537 },
  { x: -122.01005390242618, y: -152.07835945259788 },
  { x: -123.28000584685039, y: -151.84883110748407 },
  { x: -124.53831553090643, y: -151.56259845362277 },
  { x: -125.78356460815351, y: -151.22195152953816 },
  { x: -127.0131010662362, y: -150.82928010123857 },
  { x: -128.2255878181452, y: -150.38735068300562 },
  { x: -129.42010146124977, y: -149.89866015555282 },
  { x: -130.59551175072994, y: -149.36587530567766 },
  { x: -131.7516266188385, y: -148.79117905719923 },
  { x: -132.88724194854498, y: -148.17761863879886 },
  { x: -134.00200315323917, y: -147.52737697429563 },
  { x: -135.09596933068948, y: -146.8425631152981 },
  { x: -136.1693325486431, y: -146.12511990094129 },
  { x: -137.2212432766797, y: -145.3774961950019 },
  { x: -138.25225555637778, y: -144.60098845477344 },
  { x: -139.26239893662145, y: -143.79748042162265 },
  { x: -140.2518507107159, y: -142.96805432343268 },
  { x: -141.22020458150357, y: -142.11464930572808 },
  { x: -142.16759351896326, y: -141.23800778422392 },
  { x: -143.09391410200035, y: -140.339223067635 },
  { x: -143.99893732676244, y: -139.41910036305535 },
  { x: -144.8825967082601, y: -138.47773570435848 },
  { x: -145.7432448962001, y: -137.5161226727751 },
  { x: -146.57972948409935, y: -136.53326768707456 },
  { x: -147.3888148691397, y: -135.52764528611087 },
  { x: -147.71318035803938, y: -134.6398859969328 },
  { x: -146.48861549972054, y: -134.23171248526862 },
  { x: -145.2709133697532, y: -133.8041475183592 },
  { x: -144.05961596043258, y: -133.35870178290847 },
  { x: -142.8551812794635, y: -132.89495420731677 },
  { x: -141.65814120676126, y: -132.41129807100668 },
  { x: -140.47042380701882, y: -131.90590873037988 },
  { x: -139.29387588549758, y: -131.37546932318676 },
  { x: -138.13120116510038, y: -130.81587255452592 },
  { x: -136.9857312825188, y: -130.21967210558316 },
  { x: -135.86537795149292, y: -129.57896364983952 },
  { x: -134.76655836981553, y: -128.9013929610774 },
  { x: -133.686265938521, y: -128.19507859522608 },
  { x: -132.62130199089646, y: -127.4645119826814 },
  { x: -131.57102383871097, y: -126.71435445992331 },
  { x: -130.53376197000816, y: -125.94670399772878 },
  { x: -129.50840830163116, y: -125.16300849142279 },
  { x: -128.4946747319592, y: -124.36377027203645 },
  { x: -127.49431203238015, y: -123.54752666980269 },
  { x: -128.23529462659937, y: -124.20313515039571 },
  { x: -129.23487428074756, y: -125.01970379035546 },
  { x: -130.2569775718644, y: -125.80782424206788 },
  { x: -131.2990780703522, y: -126.57021500287783 },
  { x: -132.35847205330822, y: -127.3075113737952 },
  { x: -133.43450944528038, y: -128.02037820471415 },
  { x: -134.52622990753278, y: -128.70872684898208 },
  { x: -135.63358172951806, y: -129.37265334047265 },
  { x: -136.75516872645858, y: -130.01121950211302 },
  { x: -137.89107215778586, y: -130.62419633005075 },
  { x: -139.0406345608268, y: -131.2109115871707 },
  { x: -140.20358999562376, y: -131.7707299724629 },
  { x: -141.379982785503, y: -132.30310483157 },
  { x: -142.5684167456869, y: -132.80654394584073 },
  { x: -143.76884755284917, y: -133.28057453312817 },
  { x: -144.98093539482167, y: -133.72423256108584 },
  { x: -146.20453252718355, y: -134.13669804817764 },
  { x: -147.43810240795725, y: -134.51658958406802 },
  { x: -148.68141603329033, y: -134.86319799553658 },
  { x: -149.93378639162555, y: -135.17548907163692 },
  { x: -151.19474808803704, y: -135.45242121420156 },
  { x: -152.46284583997877, y: -135.69302300366303 },
  { x: -153.73737786145136, y: -135.89643382876943 },
  { x: -155.01742813704516, y: -136.06180415910055 },
  { x: -156.30184426027702, y: -136.18829554506763 },
  { x: -157.59010173845272, y: -136.27519142622927 },
  { x: -158.87991053304805, y: -136.32188974407026 },
  { x: -160.17074615136866, y: -136.32834248165375 },
  { x: -161.46099817922672, y: -136.29764857820848 },
  { x: -162.75044499999078, y: -136.23042117308125 },
  { x: -164.03677441347352, y: -136.12633153493553 },
  { x: -165.3197906583172, y: -135.98500291549794 },
  { x: -166.59791286921808, y: -135.806269102295 },
  { x: -167.87084186372374, y: -135.58984938092698 },
  { x: -169.13632823302578, y: -135.33589149581474 },
  { x: -170.39354460836705, y: -135.04439175334778 },
  { x: -171.6415343446221, y: -134.71543880017865 },
  { x: -172.8791524225289, y: -134.34922470405454 },
  { x: -174.10564534554072, y: -133.94587135412274 },
  { x: -175.31901117675417, y: -133.50599188972998 },
  { x: -176.51865155126453, y: -133.02978576584457 },
  { x: -177.70328109260984, y: -132.51771837739236 },
  { x: -178.872397469759, y: -131.96991900074164 },
  { x: -180.02384730777712, y: -131.38728887686003 },
  { x: -181.1572538583909, y: -130.7698132313054 },
  { x: -182.27115445183327, y: -130.11791313567738 },
  { x: -183.3647364937892, y: -129.43147778166028 },
  { x: -184.43566931601873, y: -128.71097995140104 },
  { x: -185.48236466599704, y: -127.9557326333424 },
  { x: -186.50249187548414, y: -127.16502665426395 },
  { x: -187.49208770038896, y: -126.3365202650942 },
  { x: -188.44381663021306, y: -125.46408945958613 },
  { x: -189.3801912210935, y: -124.57652223815526 },
  { x: -190.3061793791835, y: -123.67748266244027 },
  { x: -191.20574714120326, y: -122.75204115870763 },
  { x: -192.08214303760766, y: -121.80386917581707 },
  { x: -192.9356607104332, y: -120.83558179001884 },
  { x: -193.76687636292152, y: -119.84810979116465 },
  { x: -194.57573828452527, y: -118.84213280359079 },
  { x: -195.3622206199708, y: -117.81770253784453 },
  { x: -196.12484407824365, y: -116.77643679533489 },
  { x: -196.86338150229673, y: -115.71809918498843 },
  { x: -197.57726961652523, y: -114.64251241350006 },
  { x: -198.26491093437807, y: -113.550843661795 },
  { x: -198.92643657902877, y: -112.44178539174814 },
  { x: -199.55961745652675, y: -111.31730260415766 },
  { x: -200.1638625891883, y: -110.17661964081377 },
  { x: -200.73769822641495, y: -109.02051954714732 },
  { x: -201.2800587615707, y: -107.84903925926349 },
  { x: -201.78927468269924, y: -106.66306524368785 },
  { x: -202.26411971110696, y: -105.46264182374664 },
  { x: -202.70304068356901, y: -104.2488918570388 },
  { x: -203.10464880252874, y: -103.02211821962725 },
  { x: -203.4674259940613, y: -101.7834880924372 },
  { x: -203.79008318809414, y: -100.53382884422578 },
  { x: -204.07122050623911, y: -99.2739973926343 },
  { x: -204.3094214488607, y: -98.00554505408238 },
  { x: -204.5035964008546, y: -96.72943216730599 },
  { x: -204.65269453002708, y: -95.44743905257712 },
  { x: -204.75558005114235, y: -94.16071811637896 },
  { x: -204.81168045456937, y: -92.87122697228862 },
  { x: -204.82042877109285, y: -91.58033964342066 },
  { x: -204.78147595451838, y: -90.29036094274129 },
  { x: -204.69470011569874, y: -89.00248021283895 },
  { x: -204.56015850559695, y: -87.71875848838538 },
  { x: -204.37822048526542, y: -86.44080618356858 },
  { x: -204.14958414709287, y: -85.17069172028135 },
  { x: -203.87499375359974, y: -83.90956011778583 },
  { x: -203.55543365199034, y: -82.65884449696485 },
  { x: -203.19359463753062, y: -81.41999275314343 },
  { x: -202.794021697969, y: -80.1925321041746 },
  { x: -202.3565301527793, y: -78.97824287033045 },
  { x: -201.88070077716722, y: -77.77827007087302 },
  { x: -201.36650402224856, y: -76.59453438327424 },
  { x: -200.81353913128154, y: -75.42812172902785 },
  { x: -200.22231582251842, y: -74.2808641389532 },
  { x: -199.59281008749073, y: -73.15389185787029 },
  { x: -198.9256535335979, y: -72.0491034015879 },
  { x: -198.2212967813237, y: -70.9673335260842 },
  { x: -197.4805431909569, y: -69.9104733599469 },
  { x: -196.70436787567553, y: -68.87929117416479 },
  { x: -195.89337658760533, y: -67.87499847298935 },
  { x: -195.04928316202893, y: -66.89877721178792 },
  { x: -194.17271735954054, y: -65.95118881935998 },
  { x: -193.26535053890163, y: -65.03329705553614 },
  { x: -192.32832771937444, y: -64.14544173248447 },
  { x: -191.36317251529962, y: -63.288494542288404 },
  { x: -190.37106872884976, y: -62.46263277825303 },
  { x: -189.35382622918104, y: -61.66841786917783 },
  { x: -188.31238688697684, y: -60.905731619526065 },
  { x: -187.24844606946715, y: -60.17504681144468 },
  { x: -186.16335194449286, y: -59.476437317144125 },
  { x: -185.05788386387425, y: -58.80968151999302 },
  { x: -183.93397727952535, y: -58.175222653254124 },
  { x: -182.79224163718243, y: -57.572809551411865 },
  { x: -181.634291044644, y: -57.00288544772901 },
  { x: -180.4606499946043, y: -56.465465116647636 },
  { x: -179.27263341240948, y: -55.96093269366212 },
  { x: -178.07079903324853, y: -55.489731412035226 },
  { x: -176.85630295721506, y: -55.05301367825009 },
  { x: -175.6292042820775, y: -54.652271710957955 },
  { x: -174.39041532963495, y: -54.290637691882246 },
  { x: -173.13890927616208, y: -53.97452372889071 },
  { x: -172.33031514132125, y: -54.4299459063638 },
  { x: -171.9340867660881, y: -55.65790888636373 },
  { x: -171.4472688991704, y: -56.85316125157289 },
  { x: -170.87964222123279, y: -58.012024165910475 },
  { x: -170.2347673728193, y: -59.130065296749024 },
  { x: -169.514982409391, y: -60.20107937841006 },
  { x: -168.72175000071488, y: -61.21948167178296 },
  { x: -167.85603048552693, y: -62.17652570714951 },
  { x: -166.9053320730387, y: -63.048705347142 },
  { x: -165.88767958260195, y: -63.84206333857588 },
  { x: -164.82102026774746, y: -64.56837491179816 },
  { x: -163.7176132218006, y: -65.23709570974745 },
  { x: -162.58516331631225, y: -65.85570160012207 },
  { x: -161.42900412487742, y: -66.42928976544364 },
  { x: -160.25313952130293, y: -66.96133219960369 },
  { x: -159.05951603833435, y: -67.45295176020116 },
  { x: -157.84821862901376, y: -67.8984307381466 },
  { x: -159.04060475245714, y: -67.50058456150443 },
  { x: -160.24028575668325, y: -67.02461113508194 },
  { x: -161.41659359352047, y: -66.49307103195302 },
  { x: -162.56727146693933, y: -65.90859410280996 },
  { x: -163.68953070099502, y: -65.27092918213717 },
  { x: -164.7788133803023, y: -64.57914548008293 },
  { x: -165.83080167415991, y: -63.83120412363857 },
  { x: -166.83883230918448, y: -63.025642443037036 },
  { x: -167.79653750083466, y: -62.16037724194341 },
  { x: -168.69537023436035, y: -61.234551602716365 },
  { x: -169.52682781833792, y: -60.247707517651094 },
  { x: -170.28156911175492, y: -59.200701904388886 },
  { x: -170.949850370052, y: -58.09687378684245 },
  { x: -171.52324277401587, y: -56.940744144291806 },
  { x: -171.99446252369535, y: -55.73944903226718 },
  { x: -172.3588926059369, y: -54.50148375497125 },
  { x: -172.61467513464746, y: -53.2368653841421 },
  { x: -172.76306593740478, y: -51.95487226941325 },
  { x: -172.8080541135737, y: -50.66527031700723 },
  { x: -172.75557529526435, y: -49.375771785695854 },
  { x: -172.61291697603855, y: -48.09327633993588 },
  { x: -172.38801672490993, y: -46.82229018456526 },
  { x: -172.08878625561857, y: -45.566994486695904 },
  { x: -171.7228861163889, y: -44.32954631487318 },
  { x: -171.29714948668834, y: -43.11100942892767 },
  { x: -170.81817315491074, y: -41.91266920532137 },
  { x: -170.29147537517733, y: -40.734171057444065 },
  { x: -169.72279232463018, y: -39.57586957190596 },
  { x: -169.11133357061735, y: -38.43905012516901 },
  { x: -168.45520059733008, y: -37.32764271882959 },
  { x: -167.752066430139, y: -36.245163670105484 },
  { x: -167.00051641621374, y: -35.19628170269765 },
  { x: -166.19836393812483, y: -34.18508933706544 },
  { x: -165.3446966740731, y: -33.216861049035565 },
  { x: -164.43926715215352, y: -32.297048607739804 },
  { x: -163.4820532107029, y: -31.431221977846697 },
  { x: -162.47439563034112, y: -30.624965898466854 },
  { x: -161.4180636505086, y: -29.883392326563968 },
  { x: -160.31620792098138, y: -29.211332504701986 },
  { x: -159.17268087753484, y: -28.612598238940535 },
  { x: -157.9924984432591, y: -28.0905581020765 },
  { x: -156.78038843962347, y: -27.646822508297863 },
  { x: -155.5424157751065, y: -27.282248375245928 },
  { x: -154.28376627888233, y: -26.99652543963678 },
  { x: -153.01000252839847, y: -26.788501294987277 },
  { x: -151.72589666845053, y: -26.65619616605714 },
  { x: -150.4367748854125, y: -26.597127946574986 },
  { x: -149.14619781982842, y: -26.608696334732695 },
  { x: -147.85779998445287, y: -26.688241930953787 },
  { x: -146.57562957641892, y: -26.833415598945688 },
  { x: -145.30210221700852, y: -27.042621698962524 },
  { x: -144.04060125346072, y: -27.315490869951994 },
  { x: -142.79524136789794, y: -27.65446089485921 },
  { x: -141.76198337300195, y: -27.99168753559962 },
  { x: -142.96038269437665, y: -27.513394521768763 },
  { x: -144.19889462602995, y: -27.15139114164077 },
  { x: -145.4607354017459, y: -26.88033922702856 },
  { x: -146.73719548791144, y: -26.690576292804256 },
  { x: -148.0226605965318, y: -26.575690231100097 },
  { x: -149.3127205566427, y: -26.53113051375188 },
  { x: -150.60351185163708, y: -26.552627326995136 },
  { x: -151.89133348377106, y: -26.63650183474906 },
  { x: -153.17376244454158, y: -26.779917344132066 },
  { x: -154.44709773620477, y: -26.990054234000667 },
  { x: -155.70586542796565, y: -27.27379739436954 },
  { x: -156.94457681458724, y: -27.63677588767558 },
  { x: -158.15489172350877, y: -28.084382385282215 },
  { x: -159.3278790044859, y: -28.622748280657454 },
  { x: -160.4507661523305, y: -29.258167486132308 },
  { x: -161.50644436310046, y: -29.999874028014016 },
  { x: -162.45878643227135, y: -30.86920220068283 },
  { x: -162.75455229489225, y: -29.776898147967827 },
  { x: -162.96349245495145, y: -28.503208269694444 },
  { x: -163.14034622039821, y: -27.22470192329921 },
  { x: -163.28794659050365, y: -25.942280349749698 },
  { x: -163.40739795481412, y: -24.657036857760698 },
  { x: -163.4990364318872, y: -23.369296485058218 },
  { x: -163.56271797091244, y: -22.080196863683312 },
  { x: -163.59804735556392, y: -20.789752768078074 },
  { x: -163.60440775288436, y: -19.49908705584146 },
  { x: -163.58099764939024, y: -18.208317922510204 },
  { x: -163.52692319133504, y: -16.918952361177652 },
  { x: -163.4408177428253, y: -15.630827852980794 },
  { x: -163.3218280798302, y: -14.345717330970615 },
  { x: -163.1683142392776, y: -13.063945832873134 },
  { x: -162.97901669997918, y: -11.787241968413069 },
  { x: -162.75243216245212, y: -10.516713820747286 },
  { x: -162.48693543806633, y: -9.253469473032652 },
  { x: -162.18076098099195, y: -7.999606896046176 },
  { x: -161.83254215533537, y: -6.756766052860022 },
  { x: -161.4403619772353, y: -5.527177884230017 },
  { x: -161.00272453442997, y: -4.312822165396437 },
  { x: -160.51825580380486, y: -3.1165799125671385 },
  { x: -159.98538600088767, y: -1.9408741342451423 },
  { x: -159.4031991102688, y: -0.7890734032273293 },
  { x: -158.77073479321226, y: 0.3360890086993575 },
  { x: -158.0876089142237, y: 1.4311558820854873 },
  { x: -157.35357769500854, y: 2.4929802607655525 },
  { x: -156.5760357438337, y: 3.523172558927536 },
  { x: -155.76562804622614, y: 4.5276130045238885 },
  { x: -154.92229550441743, y: 5.504883251113817 },
  { x: -154.046732517186, y: 6.453047846783325 },
  { x: -153.13913115227894, y: 7.370895287280902 },
  { x: -152.20034094011652, y: 8.256549218460918 },
  { x: -151.23068691842482, y: 9.108931106050685 },
  { x: -150.23182382471802, y: 9.926090723694116 },
  { x: -149.20385508009082, y: 10.707082507097347 },
  { x: -148.148841719215, y: 11.450163072093577 },
  { x: -147.0670718437113, y: 12.154770989883318 },
  { x: -145.96062864991464, y: 12.819207199626044 },
  { x: -144.83038382990844, y: 13.44254091146998 },
  { x: -143.67795518510172, y: 14.023752688910813 },
  { x: -142.50478322359845, y: 14.561719674349575 },
  { x: -141.31196125411336, y: 15.055407656839863 },
  { x: -140.10155769853927, y: 15.503206222193688 },
  { x: -138.8743334406439, y: 15.903578828433528 },
  { x: -137.63224609400442, y: 16.253969497077538 },
  { x: -136.37612302737796, y: 16.55081758758165 },
  { x: -135.1072791661106, y: 16.786543811152875 },
  { x: -133.82652710451742, y: 16.94727496666722 },
  { x: -132.54189675187524, y: 17.071129114720968 },
  { x: -131.25334378485772, y: 17.149064296754077 },
  { x: -129.96335769695733, y: 17.19001905023195 },
  { x: -128.67275108248907, y: 17.196977812457085 },
  { x: -127.3819302386105, y: 17.171536223175377 },
  { x: -126.09268287281468, y: 17.114181838975846 },
  { x: -124.80451404129154, y: 17.025313569794967 },
  { x: -123.51956603814438, y: 16.904842768980192 },
  { x: -122.23816390109918, y: 16.752518271015955 },
  { x: -120.96089860783964, y: 16.56807413594462 },
  { x: -119.68841284659672, y: 16.350742092777416 },
  { x: -118.42245000153723, y: 16.100344848209247 },
  { x: -117.16374879476577, y: 15.816188003461807 },
  { x: -115.9127746212082, y: 15.497325994241237 },
  { x: -114.67113050783146, y: 15.143389459495245 },
  { x: -113.44041209438144, y: 14.753816970424355 },
  { x: -112.22191953176223, y: 14.328002774902805 },
  { x: -111.01696035809888, y: 13.86537066968903 },
  { x: -109.826915983727, y: 13.365462647078187 },
  { x: -108.65346330782398, y: 12.82767295494452 },
  { x: -107.49836787621975, y: 12.252045916614309 },
  { x: -106.36280425706059, y: 11.63812352438271 },
  { x: -105.24901816554441, y: 10.986068297112732 },
  { x: -104.15821371870172, y: 10.295791588151827 },
  { x: -103.09241501509901, y: 9.567899149625747 },
  { x: -102.05302562673502, y: 8.802376207092404 },
  { x: -101.04172984000817, y: 8.000227422614023 },
  { x: -100.05999771190659, y: 7.162221067179367 },
  { x: -99.1092254272079, y: 6.289376577292755 },
  { x: -98.19073529847935, y: 5.382713389458507 },
  { x: -97.30259926102795, y: 4.445866016431153 },
  { x: -96.43430529930554, y: 3.4907574329786004 },
  { x: -95.58554315002822, y: 2.5180968123212457 },
  { x: -94.7578198062893, y: 1.5279728011116385 },
  { x: -93.95185921575128, y: 0.5193659628454596 },
  { x: -93.16980367251746, y: -0.5073838903091847 },
  { x: -92.41280558307096, y: -1.5529859315726904 },
  { x: -91.68269697823115, y: -2.6172628676399587 },
  { x: -90.98120646772273, y: -3.700894322847202 },
  { x: -90.31047634564898, y: -4.803570033910498 },
  { x: -89.6723238683872, y: -5.9257627829767765 },
  { x: -89.06930501441917, y: -7.0668372690361 },
  { x: -88.50388711557426, y: -8.227000334277749 },
  { x: -87.97838975926078, y: -9.406089459838718 },
  { x: -87.49618151827566, y: -10.603247728077696 },
  { x: -87.0600399877321, y: -11.818179650152848 },
  { x: -86.67365877815298, y: -13.049658947370574 },
  { x: -86.34086447004005, y: -14.296769604321195 },
  { x: -86.06611894490494, y: -15.557723913511634 },
  { x: -85.85453415971138, y: -16.83107397961691 },
  { x: -85.712995004474, y: -18.113835365334523 },
  { x: -85.65055821219497, y: -19.40300885891989 },
  { x: -85.68387457911149, y: -20.692861976841463 },
  { x: -85.74731603345275, y: -21.97566768588535 },
  { x: -85.79160981084333, y: -23.26506279610209 },
  { x: -85.94740630269906, y: -24.546110346537084 },
  { x: -86.17174143141769, y: -25.817259020770713 },
  { x: -86.44596985107957, y: -27.078449721034616 },
  { x: -86.75929144451581, y: -28.3307166582752 },
  { x: -87.10468835173286, y: -29.57434054689221 },
  { x: -87.47713726241962, y: -30.810296500063686 },
  { x: -87.87284114495851, y: -32.038820908863094 },
  { x: -88.28903717867844, y: -33.26081501425802 },
  { x: -88.72336145284474, y: -34.4762344929222 },
  { x: -89.17402625996432, y: -35.68598058582321 },
  { x: -89.64615833144299, y: -36.8871575023111 },
  { x: -90.16601185087748, y: -38.068403696417434 },
  { x: -90.73903858739956, y: -39.225035669999194 },
  { x: -91.36862188824824, y: -40.35164597725086 },
  { x: -92.05827807064131, y: -41.44267942794599 },
  { x: -92.81106544409171, y: -42.49086699657552 },
  { x: -93.6298797992494, y: -43.48857029657811 },
  { x: -94.51647929472327, y: -44.42617116615214 },
  { x: -95.47213453253322, y: -45.29354911246486 },
  { x: -96.49615111390091, y: -46.07848567190655 },
  { x: -97.58711807960663, y: -46.76778726768941 },
  { x: -98.74080255199112, y: -47.344714456923676 },
  { x: -99.95356263107881, y: -47.78527354565263 },
  { x: -100.3145318002604, y: -47.90098697611391 },
  { x: -99.0801050018454, y: -47.52875968205854 },
  { x: -97.91242174557912, y: -46.981159760376066 },
  { x: -96.81555977747888, y: -46.302554860667506 },
  { x: -95.7904203385122, y: -45.519080970992896 },
  { x: -94.83588795830123, y: -44.65102340034395 },
  { x: -93.94911116952225, y: -43.71361459851712 },
  { x: -93.12658842939958, y: -42.719841300110886 },
  { x: -92.36416811970547, y: -41.67952850911617 },
  { x: -91.65697467454969, y: -40.60010776990503 },
  { x: -91.00124061119891, y: -39.488449198050056 },
  { x: -90.39339051466695, y: -38.35030005152486 },
  { x: -89.82927276672609, y: -37.18929484308399 },
  { x: -89.29723033256604, y: -36.013899328045916 },
  { x: -88.788900877963, y: -34.82731956034452 },
  { x: -88.30663353920951, y: -33.62976238216907 },
  { x: -87.85330933251343, y: -32.421611929013956 },
  { x: -87.4313364919357, y: -31.20184876437485 },
  { x: -87.04454159797803, y: -29.97029559494667 },
  { x: -86.6973274343837, y: -28.727233135129136 },
  { x: -86.39510144695825, y: -27.4722477005437 },
  { x: -86.14513266121074, y: -26.20585639666356 },
  { x: -85.95760066774227, y: -24.92910820887722 },
  { x: -85.84800385630689, y: -23.642815731499713 },
  { x: -85.84770836746507, y: -22.352061372610553 },
  { x: -85.20934904801398, y: -21.47977831152342 },
  { x: -83.98593659617826, y: -21.074500590509174 },
  { x: -82.71153754468449, y: -20.877734570733455 },
  { x: -81.42159578011037, y: -20.872164606064928 },
  { x: -80.14254277935773, y: -21.039426064983754 },
  { x: -78.89253633175714, y: -21.358598337488246 },
  { x: -77.68283456218244, y: -21.807431113788486 },
  { x: -76.51925860081762, y: -22.36518107718788 },
  { x: -75.40333021519818, y: -23.013838182776794 },
  { x: -74.3348425631348, y: -23.737844943032783 },
  { x: -73.31165335052422, y: -24.52473172883056 },
  { x: -72.33107362890578, y: -25.36425985180065 },
  { x: -71.39031102872417, y: -26.24905686533935 },
  { x: -70.49740284647717, y: -27.181117319129033 },
  { x: -69.6632969437547, y: -28.166085050048675 },
  { x: -68.90186652168073, y: -29.207993480789288 },
  { x: -68.2297180531662, y: -30.30987137197964 },
  { x: -67.66803808817043, y: -31.47100955039933 },
  { x: -67.23990430524051, y: -32.6885565487247 },
  { x: -66.97061054923721, y: -33.94968815122023 },
  { x: -66.88118085125684, y: -35.23634998965002 },
  { x: -66.98535544244461, y: -36.52193329380713 },
  { x: -67.28535048911422, y: -37.77607658519335 },
  { x: -67.77516756777652, y: -38.968521806405114 },
  { x: -68.456505739272, y: -40.0631306720864 },
  { x: -69.6741709331341, y: -39.84572475670874 },
  { x: -70.92584689269103, y: -39.53125075678937 },
  { x: -72.17905939422548, y: -39.22144548057094 },
  { x: -73.43318791116961, y: -38.91948543310314 },
  { x: -74.69276819724551, y: -38.635299039471526 },
  { x: -75.95589434942342, y: -38.370925172684714 },
  { x: -77.22111847237832, y: -38.11482499346919 },
  { x: -78.48761319735311, y: -37.86365947791226 },
  { x: -79.43707794392668, y: -37.670232482049244 },
  { x: -78.16343238897957, y: -37.878182754488286 },
  { x: -76.89418961777575, y: -38.111825781724605 },
  { x: -75.62862568265274, y: -38.36640419340469 },
  { x: -74.36727246352584, y: -38.63995298873037 },
  { x: -73.10981969711109, y: -38.93194028778635 },
  { x: -71.85685836109221, y: -39.242144473941245 },
  { x: -70.60862484654263, y: -39.57058032163717 },
  { x: -69.36531122120954, y: -39.917558094158025 },
  { x: -68.12771530496589, y: -40.28341760367192 },
  { x: -66.89598484223262, y: -40.66889757228345 },
  { x: -65.67076990846172, y: -41.07461852656044 },
  { x: -64.4527944513157, y: -41.50123054195493 },
  { x: -63.24266422292031, y: -41.949959897160525 },
  { x: -62.04122136647478, y: -42.42163396093435 },
  { x: -60.849367122946674, y: -42.91764153083302 },
  { x: -59.668756229850274, y: -43.439135013339666 },
  { x: -58.50020128150061, y: -43.98776914596856 },
  { x: -57.34568205313794, y: -44.564784981855375 },
  { x: -56.20698625225536, y: -45.17223616845086 },
  { x: -55.0858277141355, y: -45.81205815766901 },
  { x: -53.985190876080836, y: -46.48608298032917 },
  { x: -52.90772036322579, y: -47.196940487123655 },
  { x: -51.85712456053533, y: -47.946566129966456 },
  { x: -50.83708230409026, y: -48.73763408287615 },
  { x: -49.85288284415938, y: -49.572478707703205 },
  { x: -48.90951994216963, y: -50.453508238508554 },
  { x: -48.013553450409695, y: -51.38236263836436 },
  { x: -47.167450700708855, y: -52.357180327567086 },
  { x: -46.372748235044625, y: -53.373986981194086 },
  { x: -45.63014045219533, y: -54.42978338750079 },
  { x: -44.94029220205508, y: -55.52080206375383 },
  { x: -44.30339555237107, y: -56.64314255724102 },
  { x: -43.7187413299229, y: -57.794101145059614 },
  { x: -43.18562036149017, y: -58.96957053230814 },
  { x: -42.70302798501067, y: -60.167024289388955 },
  { x: -42.26970837290659, y: -61.38282790354751 },
  { x: -41.88408065987416, y: -62.61482430623844 },
  { x: -41.54472649947256, y: -63.86026545123271 },
  { x: -41.25030141747147, y: -65.11709769107959 },
  { x: -40.999091578588256, y: -66.38326737832837 },
  { x: -40.7899445763398, y: -67.65720842211731 },
  { x: -40.621530710937826, y: -68.93671943057477 },
  { x: -40.492786222551764, y: -70.22125374934338 },
  { x: -40.40304626128748, y: -71.50818152773083 },
  { x: -40.35183804499805, y: -72.79802725843135 },
  { x: -40.33944228808321, y: -74.08875945565738 },
  { x: -40.36711481812075, y: -75.37885635187347 },
  { x: -40.438918606685846, y: -76.66771958217491 },
  { x: -40.31434051096961, y: -77.83767071530222 },
  { x: -39.24348894817158, y: -78.557932154488 },
  { x: -38.15905967309139, y: -79.2582554840712 },
  { x: -37.06510088286213, y: -79.94296222836356 },
  { x: -35.962750209524856, y: -80.61405432426854 },
  { x: -34.85239178857393, y: -81.2729944415532 },
  { x: -33.73542919200808, y: -81.92002635851205 },
  { x: -32.611965840921926, y: -82.55585924836546 },
  { x: -31.482179028620568, y: -83.18092895715516 },
  { x: -30.347014319397882, y: -83.79516161267068 },
  { x: -29.20577731447555, y: -84.3992959370166 },
  { x: -28.059842036968096, y: -84.9928886969302 },
  { x: -26.90846976477094, y: -85.57640528733731 },
  { x: -25.751941212283818, y: -86.14995651655364 },
  { x: -24.590463221696016, y: -86.71363841845282 },
  { x: -23.424464251828194, y: -87.26737712082435 },
  { x: -22.25354539274387, y: -87.81123910865766 },
  { x: -21.07875562983155, y: -88.34498060365821 },
  { x: -19.898720939976723, y: -88.86931077904646 },
  { x: -18.714401661915332, y: -89.38369775490705 },
  { x: -17.52672858549915, y: -89.88779433185086 },
  { x: -16.33429813872948, y: -90.3823466192035 },
  { x: -15.137789945942536, y: -90.86695570702851 },
  { x: -13.937159683812036, y: -91.34155511033647 },
  { x: -12.733279044421389, y: -91.80598969748542 },
  { x: -11.525039944613725, y: -92.26059928064346 },
  { x: -10.313122008725255, y: -92.7049332393268 },
  { x: -9.097347943450883, y: -93.13924273905103 },
  { x: -7.878175756495446, y: -93.56332093762681 },
  { x: -6.6551031168278305, y: -93.97709396284372 },
  { x: -5.429267656489089, y: -94.38030326196514 },
  { x: -4.199177156827972, y: -94.77342161713801 },
  { x: -2.9663533853799104, y: -95.15588021234181 },
  { x: -1.7304713044188917, y: -95.52757562648188 },
  { x: -0.49105813179798424, y: -95.88875902507378 },
  { x: 0.7510439892835915, y: -96.23914230649676 },
  { x: 1.9965885553725065, y: -96.5788584407296 },
  { x: 3.2445265810802577, y: -96.9074198711833 },
  { x: 4.495522916300968, y: -97.22505560171027 },
  { x: 5.749296846634894, y: -97.53164743677378 },
  { x: 7.006173409808055, y: -97.82719537637382 },
  { x: 8.264941101568937, y: -98.11135222112127 },
  { x: 9.526530711769313, y: -98.38421400488969 },
  { x: 10.790129646094144, y: -98.64549262605831 },
  { x: 12.056550498858465, y: -98.89537276515327 },
  { x: 13.324596540252864, y: -99.13353677166961 },
  { x: 14.59524288345538, y: -99.36009545392301 },
  { x: 15.867706483035162, y: -99.57483458250314 },
  { x: 17.142238504507766, y: -99.77772460852582 },
  { x: 18.41920830892548, y: -99.96873598310687 },
  { x: 19.697345294268427, y: -100.1475953790676 },
  { x: 20.97758025038838, y: -100.31436928139739 },
  { x: 22.258967612991484, y: -100.46885823512802 },
  { x: 23.54202448755093, y: -100.61106962748059 },
  { x: 24.826071249730514, y: -100.74082616514993 },
  { x: 26.11131474171951, y: -100.85810568647291 },
  { x: 27.397533346886558, y: -100.96281954479701 },
  { x: 28.685185072936488, y: -101.05492341679594 },
  { x: 29.973575521090996, y: -101.13429910693299 },
  { x: 31.262675142465902, y: -101.20088751743975 },
  { x: 32.55260213259793, y: -101.2546295505479 },
  { x: 33.84273596491926, y: -101.29542178516276 },
  { x: 35.13319483496658, y: -101.32323467240016 },
  { x: 36.42380144943483, y: -101.33798695282862 },
  { x: 37.71485129716582, y: -101.33964169034287 },
  { x: 39.005369264981525, y: -101.32813239995353 },
  { x: 40.29653730824925, y: -101.30339998389222 },
  { x: 41.58681888499148, y: -101.26538534439058 },
  { x: 42.87680497289188, y: -101.21398506035395 },
  { x: 44.166584218603, y: -101.14921390622445 },
  { x: 45.45459053126313, y: -101.07112359254938 },
  { x: 46.74221270842887, y: -100.97958853657097 },
  { x: 48.028771125764024, y: -100.87463089995235 },
  { x: 49.314147587731846, y: -100.7562137465883 },
  { x: 50.59769201888032, y: -100.62424104260522 },
  { x: 51.8803499835033, y: -100.47872017522415 },
  { x: 53.16117591730691, y: -100.3197250166556 },
  { x: 54.44079034685902, y: -100.14715953302589 },
  { x: 55.718631843360136, y: -99.96107543488237 },
  { x: 56.99375484251641, y: -99.76148010944611 },
  { x: 58.267075359737504, y: -99.54829229728561 },
  { x: 59.53782512403466, y: -99.3216671300428 },
  { x: 60.80612233094461, y: -99.0816046077177 },
  { x: 62.071376002783694, y: -98.82820076418388 },
  { x: 63.33426576388813, y: -98.56118965948373 },
  { x: 64.59440747876353, y: -98.28082245913278 },
  { x: 65.8510919741895, y: -97.98551091060621 },
  { x: 67.10381691913493, y: -97.67431683683115 },
  { x: 68.35249366694725, y: -97.34678223010282 },
  { x: 69.59661988659538, y: -97.00305483484212 },
  { x: 70.83628422473184, y: -96.64255844780747 },
  { x: 72.07062976371533, y: -96.26552946007233 },
  { x: 73.30007018792443, y: -95.87162067224756 },
  { x: 74.52377812860199, y: -95.46064001658596 },
  { x: 75.74178313463219, y: -95.03249884643499 },
  { x: 76.9529327995319, y: -94.58739661676287 },
  { x: 78.15814313871078, y: -94.12477928599118 },
  { x: 79.35623219680151, y: -93.64483892186712 },
  { x: 80.5470817782674, y: -93.1473391333172 },
  { x: 81.73107601860276, y: -92.63196226983648 },
  { x: 82.9063828869883, y: -92.09933624521382 },
  { x: 84.07371155664437, y: -91.54895134119708 },
  { x: 85.23276653872914, y: -90.9807336855758 },
  { x: 86.38304550221152, y: -90.39476453778147 },
  { x: 87.5238392738711, y: -89.79122857834025 },
  { x: 88.65482281598187, y: -89.17016274335738 },
  { x: 89.77611432408058, y: -88.53135280342251 },
  { x: 90.88765470039881, y: -87.87466578855681 },
  { x: 91.98838018510601, y: -87.20062619145456 },
  { x: 93.07784754493943, y: -86.5094039181998 },
  { x: 94.156529562046, y: -85.80058528441394 },
  { x: 95.22345112324767, y: -85.07463568502291 },
  { x: 96.27875997296533, y: -84.33148124781624 },
  { x: 97.32198332905212, y: -83.57136575108841 },
  { x: 98.35288480043448, y: -82.79442216481827 },
  { x: 99.37075521389208, y: -82.0011823689211 },
  { x: 100.37574231384582, y: -81.19149861897603 },
  { x: 101.36775745364315, y: -80.36544478719347 },
  { x: 102.34623920448459, y: -79.52346410683616 },
  { x: 103.31092162641251, y: -78.66574864565133 },
  { x: 104.2618933660794, y: -77.79229101641793 },
  { x: 105.19817931030727, y: -76.9041180428613 },
  { x: 106.12016359459051, y: -76.00094162336066 },
  { x: 107.02790531669743, y: -75.08278391957916 },
  { x: 107.92037026568165, y: -74.15076040189471 },
  { x: 108.79811987034269, y: -73.20448693481292 },
  { x: 109.66085864183864, y: -72.24429594328087 },
  { x: 110.50885252012722, y: -71.27006184454076 },
  { x: 111.34124458756708, y: -70.28295181951783 },
  { x: 112.15800529527404, y: -69.28312099985406 },
  { x: 112.95889825217462, y: -68.27102739325426 },
  { x: 113.74430759376325, y: -67.24652325529753 },
  { x: 114.51381963566132, y: -66.21019956366754 },
  { x: 115.26761167117394, y: -65.16214496501684 },
  { x: 116.00527001592256, y: -64.10306863256581 },
  { x: 116.72714925651736, y: -63.03273417524099 },
  { x: 117.43304255076907, y: -61.9516439240735 },
  { x: 118.12283170314096, y: -60.86024111232609 },
  { x: 118.7965462625172, y: -59.758717807745924 },
  { x: 119.45380209340341, y: -58.64788660464808 },
  { x: 120.09507197794653, y: -57.527392916422336 },
  { x: 120.71985358511543, y: -56.39816753292046 },
  { x: 121.32876744147799, y: -55.25947173203789 },
  { x: 121.92104527604542, y: -54.11281250686795 },
  { x: 122.49695302877537, y: -52.957731849705795 },
  { x: 123.05660889520458, y: -51.79443660274074 },
  { x: 123.59977648425959, y: -50.623562066982686 },
  { x: 124.12654444259293, y: -49.4450195957791 },
  { x: 124.63679457466787, y: -48.259178550182284 },
  { x: 125.13034958717934, y: -47.06620144905523 },
  { x: 125.60685489351712, y: -45.86707818001807 },
  { x: 126.0666650802914, y: -44.6609518254295 },
  { x: 126.50951420754454, y: -43.448236069668084 },
  { x: 126.93495904201382, y: -42.2296696348384 },
  { x: 127.34276319262571, y: -41.00522297205627 },
  { x: 127.7328675616119, y: -39.774290329195935 },
  { x: 128.10435613356267, y: -38.53821618048772 },
  { x: 128.45693341963627, y: -37.296394773805886 },
  { x: 128.78959475777037, y: -36.04919547020271 },
  { x: 129.1011581925977, y: -34.796913758520034 },
  { x: 129.39008718214072, y: -33.53873704444282 },
  { x: 129.6529540558342, y: -32.27510856123381 },
  { x: 129.88213520155884, y: -31.00487590240985 },
  { x: 128.89709359842874, y: -30.881139949892834 },
  { x: 127.61668134900368, y: -31.04541697150916 },
  { x: 126.33609180627354, y: -31.209723542009666 },
  { x: 125.05565000796429, y: -31.37400056362599 },
  { x: 123.77559234514943, y: -31.53823326191604 },
  { x: 124.30658579392097, y: -31.47024127941057 },
  { x: 125.58661390785166, y: -31.30620064886771 },
  { x: 126.86717390169763, y: -31.14208614611439 },
  { x: 128.1475270533543, y: -30.97800119224526 },
  { x: 129.42749606951662, y: -30.81397533614449 },
  { x: 130.70826290555186, y: -30.649831284506988 },
  { x: 131.98837966613507, y: -30.485775879522038 },
  { x: 133.26864417113921, y: -30.321705700094995 },
  { x: 134.54929281163774, y: -30.157576422899588 },
  { x: 135.82955731664188, y: -29.993506243472545 },
  { x: 137.11011731048785, y: -29.829391740719227 },
  { x: 138.39032271772362, y: -29.665336335734278 },
  { x: 139.67058722272776, y: -29.501266156307235 },
  { x: 140.9513836076472, y: -29.337122104669735 },
  { x: 142.23176630818804, y: -29.173037150800603 },
  { x: 143.5117057754662, y: -29.008996520257742 },
  { x: 144.79197028047034, y: -28.844926340830696 },
  { x: 146.07211658993774, y: -28.68087093584575 },
  { x: 147.35252883936278, y: -28.51677120753452 },
  { x: 148.6326160510618, y: -28.35273057699166 },
  { x: 149.91329424044451, y: -28.18860129979625 },
  { x: 151.19373603875374, y: -28.02450157148503 },
  { x: 152.47447332590482, y: -27.86037229428962 },
  { x: 153.75438324429877, y: -27.69634643818885 },
  { x: 155.03485459149218, y: -27.532246709877626 },
  { x: 156.31520774314887, y: -27.36816175600849 },
  { x: 157.5955313459214, y: -27.204076802139358 },
  { x: 158.87588449757806, y: -27.039991848270223 },
  { x: 160.1561490025822, y: -26.87592166884318 },
  { x: 161.4367089964282, y: -26.71180716608986 },
  { x: 162.71632342598028, y: -26.54782563331537 },
  { x: 163.99652883321605, y: -26.383755453888323 },
  { x: 165.27670469156763, y: -26.219700048903373 },
  { x: 166.55729423429779, y: -26.055585546150056 },
  { x: 167.83752919041774, y: -25.891515366723016 },
  { x: 169.1179414398428, y: -25.727415638411788 },
  { x: 170.3980877493102, y: -25.563360233426838 },
  { x: 171.67876593869292, y: -25.39923095623143 },
  { x: 172.9582326238241, y: -25.235264197899028 },
  { x: 174.23834938440731, y: -25.071208792914078 },
  { x: 175.51861388941145, y: -24.907138613487035 },
  { x: 176.79881929664722, y: -24.74306843405999 },
  { x: 178.07905425276718, y: -24.57899825463295 },
  { x: 179.35928920888713, y: -24.414928075205907 },
  { x: 180.63937642058616, y: -24.250887444663046 },
  { x: 181.91961137670611, y: -24.086817265236007 },
  { x: 183.20076234823577, y: -23.92262889027223 },
  { x: 184.48099730435572, y: -23.758558710845186 },
  { x: 185.76149820043332, y: -23.59445898253396 },
  { x: 187.0417036076691, y: -23.43038880310692 },
  { x: 188.3220567593258, y: -23.266303849237783 },
  { x: 189.602173519909, y: -23.102248444252833 },
  { x: 190.88276306263916, y: -22.938133941499515 },
  { x: 192.1627911765698, y: -22.774093310956655 },
  { x: 193.4423169594694, y: -22.610111778182162 },
  { x: 194.7226405622419, y: -22.44602682431303 },
  { x: 196.00284596947765, y: -22.28197141932808 },
  { x: 197.2832877677869, y: -22.117871691016852 },
  { x: 198.56375911498031, y: -21.953771962705627 },
  { x: 199.8443191088263, y: -21.78965745995231 },
  { x: 201.1244358694095, y: -21.62560205496736 },
  { x: 202.40514360767642, y: -21.46148755221404 },
  { x: 203.68520127049126, y: -21.29743214722909 },
  { x: 204.9657908132214, y: -21.13331764447577 },
  { x: 206.2457893782679, y: -20.969277013932913 },
  { x: 207.52614252992458, y: -20.805192060063778 },
  { x: 208.80652523046547, y: -20.641107106194642 },
  { x: 210.08664199104865, y: -20.477051701209692 },
  { x: 209.99116954625288, y: -19.701171874770147 },
  { x: 209.25563872116544, y: -18.640869263625518 },
  { x: 208.5199010538887, y: -17.580271163639054 },
  { x: 207.78413383772784, y: -16.519658289210497 },
  { x: 207.04833707268276, y: -15.458971542571483 },
  { x: 206.31277669871113, y: -14.398654156984762 },
  { x: 205.57703903143442, y: -13.338056056998296 },
  { x: 204.8411536197368, y: -12.277265889264642 },
  { x: 204.1053864035759, y: -11.216653014836087 },
  { x: 203.36976693183593, y: -10.156246982596814 },
  { x: 202.98675429505371, y: -8.945540550959855 },
  { x: 202.73337261318304, y: -7.679961841394752 },
  { x: 202.48005002908073, y: -6.4144865529242905 },
  { x: 202.22669789609427, y: -5.1490260388959195 },
  { x: 201.97334576310777, y: -3.883447329330817 },
  { x: 201.71987543458457, y: -2.6172924165241422 },
  { x: 201.4664642038297, y: -1.3514773158855735 },
  { x: 201.21305297307484, y: -0.08564744080491364 },
  { x: 200.95970084008835, y: 1.1799312687601895 },
  { x: 200.7062896093335, y: 2.445746369398758 },
  { x: 200.45287837857865, y: 3.711561470037326 },
  { x: 200.19949669670797, y: 4.977258375139162 },
  { x: 199.9460854659531, y: 6.24307347577773 },
  { x: 199.69267423519827, y: 7.509006771953032 },
  { x: 199.4392630044434, y: 8.7748218725916 },
  { x: 199.18588132257275, y: 10.040415356598794 },
  { x: 198.9324700918179, y: 11.306230457237362 },
  { x: 198.6791179588314, y: 12.571794392360372 },
  { x: 198.42570672807656, y: 13.837624267441035 },
  { x: 198.17235459509007, y: 15.103217751448227 },
  { x: 197.9189433643352, y: 16.369018077644704 },
  { x: 197.66559123134874, y: 17.6346115616519 },
  { x: 197.4121800005939, y: 18.900426662290467 },
  { x: 197.1588278676074, y: 20.16600537185557 },
  { x: 196.90541663685255, y: 21.431820472494138 },
  { x: 196.65206450386606, y: 22.697413956501332 },
  { x: 196.3986828219954, y: 23.962963117182255 },
  { x: 196.1453011401247, y: 25.228763443378732 },
  { x: 195.8919490071382, y: 26.494342152943833 },
  { x: 195.63853777638337, y: 27.76014247914031 },
  { x: 195.38515609451272, y: 29.025735963147508 },
  { x: 195.13177441264205, y: 30.291551063786073 },
  { x: 194.87839273077137, y: 31.557129773351175 },
  { x: 194.62501104890072, y: 32.82291532510556 },
  { x: 194.37162936703, y: 34.08849403467067 },
  { x: 194.11824768515936, y: 35.354294360867144 },
  { x: 193.8648660032887, y: 36.61987307043224 },
  { x: 193.61145477253385, y: 37.885717719955 },
  { x: 193.35810263954735, y: 39.15131120396219 },
  { x: 193.10475050656086, y: 40.4168899135273 },
  { x: 192.85133927580603, y: 41.682690239723776 },
  { x: 192.59798714281953, y: 42.948268949288874 },
  { x: 192.34457591206467, y: 44.21405450104326 },
  { x: 192.09122377907818, y: 45.479647985050455 },
  { x: 191.83781254832334, y: 46.74546308568902 },
  { x: 191.58446041533688, y: 48.01102702081203 },
  { x: 191.331049184582, y: 49.27685689589269 },
  { x: 191.07766750271134, y: 50.54249470322616 },
  { x: 190.82425627195647, y: 51.80830980386474 },
  { x: 190.57090413896998, y: 53.073888513429836 },
  { x: 190.31749290821514, y: 54.3397036140684 },
  { x: 190.06414077522868, y: 55.60528232363351 },
  { x: 189.8107886422422, y: 56.87086103319861 },
  { x: 189.55737741148732, y: 58.13664658495299 },
  { x: 189.30402527850083, y: 59.4022252945181 },
  { x: 189.050614047746, y: 60.668040395156666 },
  { x: 188.79723236587532, y: 61.93364865360595 },
  { x: 188.54382113512048, y: 63.19946375424452 },
  { x: 188.290469002134, y: 64.46504246380962 },
  { x: 188.03705777137912, y: 65.73082801556401 },
  { x: 189.07484413277618, y: 66.06626694881133 },
  { x: 190.35575871323235, y: 66.2268060365785 },
  { x: 191.63640735373085, y: 66.38728602657727 },
  { x: 192.91732193418704, y: 66.54779556546025 },
  { x: 194.19800012356976, y: 66.70830510434321 },
  { x: 195.47876695960497, y: 66.86881464322619 },
  { x: 196.75994748001878, y: 67.02935373099335 },
  { x: 198.0404779249806, y: 67.18983372099213 },
  { x: 199.32115611436328, y: 67.35031371099092 },
  { x: 200.60171610820927, y: 67.51079370098971 },
  { x: 201.88245339536033, y: 67.67130323987267 },
  { x: 202.81389332258217, y: 68.23592331884466 },
  { x: 203.1578718833584, y: 69.48001998960859 },
  { x: 203.5018504441347, y: 70.72411666037254 },
  { x: 203.8458881026793, y: 71.96839062444158 },
  { x: 204.1898371145714, y: 73.21242819743715 },
  { x: 204.53387477311603, y: 74.456672612622 },
  { x: 204.87782378500813, y: 75.70065108784921 },
  { x: 205.221743248016, y: 76.94462956307642 },
  { x: 205.56575135767645, y: 78.18881488049291 },
  { x: 205.90970036956853, y: 79.43285245348848 },
  { x: 206.2537380281132, y: 80.67709686867333 },
  { x: 206.59771658888943, y: 81.9211639905531 },
  { x: 206.94172469854988, y: 83.16540840573795 },
  { x: 207.28567371044196, y: 84.40944597873353 },
  { x: 207.6297113689866, y: 85.65369039391837 },
  { x: 207.97366038087867, y: 86.89769841802978 },
  { x: 208.31766849053912, y: 88.14194283321463 },
  { x: 208.6616175024312, y: 89.3859804062102 },
  { x: 209.0056551609758, y: 90.63022482139505 },
  { x: 209.3496041728679, y: 91.87423284550646 },
  { x: 209.69355318476, y: 93.11827041850201 },
  { x: 210.03756129442044, y: 94.36248528480269 },
  { x: 210.3815398551967, y: 95.60652285779825 },
  { x: 210.72554796485716, y: 96.8507672729831 },
  { x: 211.0694969767492, y: 98.09477529709451 },
  { x: 211.0003525877606, y: 99.32920948273056 },
  { x: 210.59768994299657, y: 100.55548817633205 },
  { x: 210.1949682004642, y: 101.78200326100699 },
  { x: 209.79230555570012, y: 103.00828195460848 },
  { x: 209.38958381316772, y: 104.23473794151506 },
  { x: 208.98695071728787, y: 105.46101663511656 },
  { x: 208.58428807252383, y: 106.68732487760222 },
  { x: 208.18156632999145, y: 107.91381041339301 },
  { x: 207.77890368522742, y: 109.1400891069945 },
  { x: 207.3762114915792, y: 110.36648599613271 },
  { x: 206.97357839569932, y: 111.59273514085002 },
  { x: 206.57085665316694, y: 112.81925022552498 },
  { x: 206.1681940084029, y: 114.04552891912647 },
  { x: 205.76547226587047, y: 115.27204400380141 },
  { x: 205.36280962110644, y: 116.4983226974029 },
  { x: 204.96008787857406, y: 117.72477868430948 },
  { x: 204.55742523381002, y: 118.95105737791098 },
  { x: 204.15470349127762, y: 120.17757246258594 },
  { x: 203.75204084651358, y: 121.40385115618743 },
  { x: 203.34940775063373, y: 122.63010030090473 },
  { x: 202.94668600810132, y: 123.85661538557969 },
  { x: 202.5439938144531, y: 125.08292362806536 },
  { x: 202.1412720719207, y: 126.30943871274032 },
  { x: 201.73860942715666, y: 127.53574695522599 },
  { x: 201.33588768462428, y: 128.76226203990095 },
  { x: 200.93322503986022, y: 129.9885998312708 },
  { x: 200.53047374844363, y: 131.21514446482993 },
  { x: 200.1278406525638, y: 132.44136406066306 },
  { x: 199.21835554629007, y: 132.92348365499564 },
  { x: 197.92993554925138, y: 132.84851813582293 },
  { x: 196.641249612255, y: 132.77352306776604 },
  { x: 195.35280006633215, y: 132.69855754859336 },
  { x: 194.06440961817762, y: 132.62359202942065 },
  { x: 192.7756941322971, y: 132.54862651024797 },
  { x: 191.48724458637423, y: 132.47366099107526 },
  { x: 190.19847000272534, y: 132.39866592301837 },
  { x: 188.9099613590341, y: 132.32370040384566 },
  { x: 187.62112767761684, y: 132.2487053357888 },
  { x: 186.3324712895047, y: 132.1737398166161 },
  { x: 185.0436671569716, y: 132.0987447485592 },
  { x: 183.75521761104875, y: 132.02377922938652 },
  { x: 182.46629528297893, y: 131.9488137102138 },
  { x: 181.1776093459826, y: 131.87381864215695 },
  { x: 179.88907115340717, y: 131.79885312298424 },
  { x: 178.60038521641084, y: 131.72388760381153 },
  { x: 177.31190612160378, y: 131.64889253575467 },
  { x: 176.02322018460742, y: 131.57392701658196 },
  { x: 174.7348001875687, y: 131.49896149740928 },
  { x: 173.44611425057238, y: 131.42399597823658 },
  { x: 172.1575169602286, y: 131.34900091017968 },
  { x: 170.86912651207408, y: 131.27403539100698 },
  { x: 170.18678367851638, y: 131.83082501567043 },
  { x: 170.2086794016961, y: 133.12149072790703 },
  { x: 170.23057512487583, y: 134.41218598902785 },
  { x: 170.25247084805557, y: 135.702940347917 },
  { x: 170.27436657123528, y: 136.9934878646169 },
  { x: 170.29626229441502, y: 138.2841535768535 },
  { x: 170.31815801759475, y: 139.5747010935534 },
  { x: 170.34005374077444, y: 140.8653372569058 },
  { x: 170.36194946395418, y: 142.15591432248988 },
  { x: 170.38384518713391, y: 143.4465209369581 },
  { x: 170.40574091031363, y: 144.73709800254218 },
  { x: 170.42763663349336, y: 146.02782281254716 },
  { x: 170.4495323566731, y: 147.3182816825945 },
  { x: 170.4714280798528, y: 148.60906559036783 },
  { x: 170.49332380303255, y: 149.89976085148862 },
  { x: 170.5152195262123, y: 151.19019017265177 },
  { x: 170.53711524939203, y: 152.48073768935166 },
  { x: 170.55901097257174, y: 153.7713147549357 },
  { x: 170.58090669575148, y: 155.06198046717233 },
  { x: 170.60280241893122, y: 156.3525575327564 },
  { x: 170.62469814211093, y: 157.64316414722464 },
  { x: 170.64659386529067, y: 158.93382985946124 },
  { x: 170.6684895884704, y: 160.2243182783928 },
  { x: 170.6903853116501, y: 161.51492489286105 },
  { x: 170.71228103482983, y: 162.80556105621346 },
  { x: 171.05623004672194, y: 164.0175085409861 },
  { x: 171.63098539296874, y: 165.1733426946949 },
  { x: 172.20571119033136, y: 166.32917684840373 },
  { x: 172.5214114689443, y: 166.9663098891612 },
  { x: 171.94263747444862, y: 165.8124259618085 },
  { x: 171.36392257772124, y: 164.65860113222413 },
  { x: 170.7852076809939, y: 163.50480585152394 },
  { x: 169.6221635995444, y: 163.26823748475348 },
  { x: 168.33194112057052, y: 163.22636671586596 },
  { x: 167.0418368371334, y: 163.18375722487383 },
  { x: 165.7517916514646, y: 163.14085224503984 },
  { x: 164.46174646579587, y: 163.0977699719008 },
  { x: 163.17181947566382, y: 163.05451040545665 },
  { x: 161.88177428999504, y: 163.01110309459156 },
  { x: 160.59167000655793, y: 162.9676957837265 },
  { x: 159.30165436977336, y: 162.92405208178795 },
  { x: 158.01149098856786, y: 162.8804083798494 },
  { x: 156.7214162540149, y: 162.83673512902666 },
  { x: 155.43137106834612, y: 162.7930027804356 },
  { x: 154.1414145293299, y: 162.7491522363078 },
  { x: 152.85136934366113, y: 162.70533124106416 },
  { x: 151.56132415799237, y: 162.6614806969363 },
  { x: 150.27121987455524, y: 162.61763015280852 },
  { x: 148.9811155911181, y: 162.57360231537558 },
  { x: 147.69109995433354, y: 162.52960402682683 },
  { x: 146.40129115973824, y: 162.4856057382781 },
  { x: 145.11124597406945, y: 162.44160744972936 },
  { x: 143.82123033728487, y: 162.39760916118064 },
  { x: 142.53115560273193, y: 162.35352222597936 },
  { x: 141.24113996594735, y: 162.30940574189387 },
  { x: 139.9510652313944, y: 162.26525970892422 },
  { x: 138.66116779014652, y: 162.22114322483873 },
  { x: 137.37103395782523, y: 162.1769971918691 },
  { x: 136.08081147885136, y: 162.13285115889943 },
  { x: 134.79097313537187, y: 162.088734674814 },
  { x: 133.50098704747148, y: 162.04633202601113 },
  { x: 132.2109418618027, y: 162.00921862747708 },
  { x: 130.92030569845028, y: 161.97736493032758 },
  { x: 129.62984682840295, y: 161.9511846189413 },
  { x: 128.33882652955614, y: 161.93050040001307 },
  { x: 127.04792442624606, y: 161.9154009201955 },
  { x: 125.75699277405181, y: 161.906122570562 },
  { x: 124.46612021962589, y: 161.90263580222836 },
  { x: 123.17536586073675, y: 161.9049110663105 },
  { x: 121.88467059961594, y: 161.9131552049976 },
  { x: 120.59382759407424, y: 161.9275455115948 },
  { x: 119.30330962625854, y: 161.94799333944954 },
  { x: 118.01267346290611, y: 161.97464643298275 },
  { x: 116.72224414174295, y: 162.00759343884698 },
  { x: 115.43205121165326, y: 162.0469230036948 },
  { x: 114.1421833192896, y: 162.09278287194707 },
  { x: 112.85249272023104, y: 162.14529123914056 },
  { x: 111.56303851224594, y: 162.204566300812 },
  { x: 110.27393889087104, y: 162.27066715472975 },
  { x: 108.98519385610632, y: 162.34371199643053 },
  { x: 107.69686250572019, y: 162.42390766810365 },
  { x: 106.40903348636515, y: 162.51131326751747 },
  { x: 105.12173634692542, y: 162.60616518574543 },
  { x: 103.83497108740099, y: 162.7086111672085 },
  { x: 102.54888545221276, y: 162.8188285052117 },
  { x: 101.26347944136076, y: 162.9369353952918 },
  { x: 99.97884170149752, y: 163.06313867963812 },
  { x: 98.69506087927557, y: 163.1976747493241 },
  { x: 97.41231426800005, y: 163.3408981909599 },
  { x: 96.1304836721342, y: 163.49286810231396 },
  { x: 94.84977593386732, y: 163.65399816776477 },
  { x: 93.57027969985195, y: 163.82461342503836 },
  { x: 92.292142714509, y: 164.0050093629766 },
  { x: 91.01545362449102, y: 164.1955110193055 },
  { x: 89.74044882087149, y: 164.3968571161296 },
  { x: 88.46724649918711, y: 164.60937269117497 },
  { x: 87.1960830505114, y: 164.8337078198936 },
  { x: 85.92722441480197, y: 165.0706898710426 },
  { x: 84.66096608090065, y: 165.32126440891585 },
  { x: 83.39786947760695, y: 165.58693842660674 },
  { x: 82.13834828929939, y: 165.8693075638611 },
  { x: 80.88337762915604, y: 166.17135625798142 },
  { x: 79.63487817464879, y: 166.4987874436151 },
  { x: 79.05004665889554, y: 166.04961485514676 },
  { x: 79.1273465399187, y: 164.7611062114555 },
  { x: 79.18656250382178, y: 163.4716815523546 },
  { x: 79.23002891245523, y: 162.18160681780165 },
  { x: 79.25818899908178, y: 160.89111839887016 },
  { x: 79.27142689919583, y: 159.6003935888652 },
  { x: 79.2693880261872, y: 158.3094914855551 },
  { x: 79.25177689121402, y: 157.01885532220268 },
  { x: 79.21779567440338, y: 155.7284555499237 },
  { x: 79.16682384918742, y: 154.43873540198095 },
  { x: 79.09788630238809, y: 153.15001991610043 },
  { x: 79.00974198086969, y: 151.8622204456296 },
  { x: 78.90109073372818, y: 150.57598706602045 },
  { x: 78.76652511515803, y: 149.29220624379852 },
  { x: 78.58952729890085, y: 148.01365557407698 },
  { x: 78.37305217337496, y: 146.7411919744972 },
  { x: 78.12185710893385, y: 145.47517003166936 },
  { x: 77.83978346052132, y: 144.21556019670925 },
  { x: 77.52984521432408, y: 142.96248066515363 },
  { x: 77.19467222103438, y: 141.7160496325392 },
  { x: 76.83612606035582, y: 140.47608980556092 },
  { x: 76.45606831199191, y: 139.24257163533457 },
  { x: 76.05568093130998, y: 138.0153473774392 },
  { x: 75.63602767814062, y: 136.79480116736926 },
  { x: 75.1975222368624, y: 135.5807557118196 },
  { x: 74.74028280301205, y: 134.37368379293716 },
  { x: 74.26330471452735, y: 133.17432413282654 },
  { x: 73.8429127392534, y: 132.03562833194397 },
  { x: 75.13245559389107, y: 131.97629417250417 },
  { x: 76.42196889964454, y: 131.9174623440955 },
  { x: 77.71160040093473, y: 131.8589555534128 },
  { x: 79.00117280445657, y: 131.80068515380358 },
  { x: 80.29053836578912, y: 131.74279888968877 },
  { x: 81.57996302489003, y: 131.68520811441576 },
  { x: 82.86947633064351, y: 131.6277946324479 },
  { x: 84.15890098974442, y: 131.57079483485856 },
  { x: 85.44844384438208, y: 131.5140018794585 },
  { x: 86.73804579678811, y: 131.4574453151319 },
  { x: 88.02758865142577, y: 131.40130243518388 },
  { x: 89.31710195717922, y: 131.34533684854097 },
  { x: 90.60667436070108, y: 131.28969629962407 },
  { x: 91.89636495975962, y: 131.23438078843319 },
  { x: 93.18590781439728, y: 131.17930166831576 },
  { x: 94.47562796234003, y: 131.1246066836927 },
  { x: 95.76522991474606, y: 131.07023673679566 },
  { x: 97.05495006268882, y: 131.01610318097212 },
  { x: 98.34464066174739, y: 130.96244240729547 },
  { x: 99.63439035857432, y: 130.90913622022904 },
  { x: 100.92402185986451, y: 130.85615507088863 },
  { x: 102.21371245892308, y: 130.8035285081584 },
  { x: 103.50340305798166, y: 130.75140427645928 },
  { x: 104.79324140146115, y: 130.69969372913874 },
  { x: 106.08299109828808, y: 130.64842641508093 },
  { x: 107.37271124623082, y: 130.5976023342859 },
  { x: 108.66260868747867, y: 130.54733968229033 },
  { x: 109.95259477537907, y: 130.49760891021006 },
  { x: 111.24246266774274, y: 130.4484986646976 },
  { x: 112.53244875564314, y: 130.3999498479847 },
  { x: 113.82240529465936, y: 130.35208065560795 },
  { x: 115.11239138255976, y: 130.3049501853358 },
  { x: 116.40246611711271, y: 130.25855843716823 },
  { x: 117.69224536282383, y: 130.21302360664197 },
  { x: 118.98234964626096, y: 130.16840479152538 },
  { x: 120.27248347858227, y: 130.12476108958683 },
  { x: 121.56249911536686, y: 130.08244708743655 },
  { x: 122.85266249657235, y: 130.04131504065356 },
  { x: 124.1429440733146, y: 130.00154224254302 },
  { x: 125.43331429670937, y: 129.96360147525183 },
  { x: 126.72359587345161, y: 129.92755183654836 },
  { x: 128.0139660968464, y: 129.89380701081117 },
  { x: 129.30445451577788, y: 129.8628988779556 },
  { x: 130.5950020324778, y: 129.83562525785453 },
  { x: 131.88560864694603, y: 129.81290216591768 },
  { x: 133.17627435918263, y: 129.79762539279497 },
  { x: 134.46708781584016, y: 129.79700486622713 },
  { x: 135.7578717236135, y: 129.80799705114327 },
  { x: 137.04856698473432, y: 129.8274106680516 },
  { x: 138.33920314808674, y: 129.85329549059605 },
  { x: 139.62969156701826, y: 129.88438091675675 },
  { x: 140.91988449710792, y: 129.91966228447146 },
  { x: 142.21016607385016, y: 129.95851906717232 },
  { x: 143.50018171063476, y: 130.00047848271242 },
  { x: 144.79031554295605, y: 130.04503820006065 },
  { x: 146.08015388643554, y: 130.0920209259119 },
  { x: 147.3700217787992, y: 130.14110162254013 },
  { x: 148.6598601222787, y: 130.19198480110353 },
  { x: 149.9494916235689, y: 130.2447295593705 },
  { x: 151.23918222262748, y: 130.29892221296242 },
  { x: 152.5287546261493, y: 130.35453321299514 },
  { x: 153.81832702967114, y: 130.4115330105845 },
  { x: 155.1078698843088, y: 130.46974431242532 },
  { x: 156.39732409229387, y: 130.52904892298093 },
  { x: 157.68674875139484, y: 130.589387744483 },
  { x: 158.97620295937992, y: 130.65073122804725 },
  { x: 160.2655389718283, y: 130.71304982478955 },
  { x: 161.55496363092922, y: 130.77622533917315 },
  { x: 162.84418144784087, y: 130.84025777119808 },
  { x: 164.133487911405, y: 130.90502892532757 },
  { x: 165.42261708166413, y: 130.97056835044583 },
  { x: 166.71171670303903, y: 131.03687604655286 },
  { x: 168.00066857999303, y: 131.10383381811192 },
  { x: 169.28944316364192, y: 131.171441665123 },
  { x: 170.57851323613264, y: 131.23969958758613 },
  { x: 171.8673469175499, y: 131.30854848773293 },
  { x: 173.1562987945039, y: 131.37795881667918 },
  { x: 174.44525067145784, y: 131.44790102554074 },
  { x: 175.7341434506435, y: 131.5183751143176 },
  { x: 177.02300668094495, y: 131.5894992785465 },
  { x: 178.3118699112464, y: 131.66109622492232 },
  { x: 179.60070359266362, y: 131.73313640456087 },
  { x: 180.88944862742832, y: 131.80564936634636 },
  { x: 182.1781050155405, y: 131.8786351102788 },
  { x: 183.466820501421, y: 131.9521527341265 },
  { x: 184.75550643841734, y: 132.0260840423528 },
  { x: 186.0441923754137, y: 132.10042903495767 },
  { x: 187.3328192146417, y: 132.17524680970945 },
  { x: 188.62144605386965, y: 132.25056691549233 },
  { x: 189.91004334421342, y: 132.32627115676962 },
  { x: 191.19855198790466, y: 132.4023299846571 },
  { x: 192.4870901804801, y: 132.47895024134405 },
  { x: 193.77556927528718, y: 132.55604328017793 },
  { x: 195.06404837009424, y: 132.6335204545062 },
  { x: 196.3524979160171, y: 132.71144086209722 },
  { x: 197.64091791305577, y: 132.79001134514027 },
  { x: 198.9291606167894, y: 132.86923190363532 },
  { x: 200.06971799737548, y: 133.1863505286891 },
  { x: 200.709599084362, y: 134.3074351945985 },
  { x: 201.34945062246433, y: 135.42851986050792 },
  { x: 201.98933170945085, y: 136.54957497753315 },
  { x: 202.629153698669, y: 137.67060054567418 },
  { x: 203.26894613900296, y: 138.79153746716267 },
  { x: 203.90870903045274, y: 139.91241529088282 },
  { x: 204.54856056855508, y: 141.03347040790803 },
  { x: 205.18835300888904, y: 142.1544368782807 },
  { x: 205.82820454699134, y: 143.27549199530594 },
  { x: 206.46817428063042, y: 144.39675395452045 },
  { x: 207.10799626984854, y: 145.51772042489313 },
  { x: 207.74787735683506, y: 146.6388346396867 },
  { x: 208.3877288949374, y: 147.75991930559613 },
  { x: 209.02760998192392, y: 148.88100397150552 },
  { x: 209.66746152002625, y: 150.00202953964657 },
  { x: 210.30734260701277, y: 151.12314375444018 },
  { x: 210.94719414511508, y: 152.24419887146541 },
  { x: 211.5870752321016, y: 153.3652835373748 },
  { x: 212.22689722131977, y: 154.48630910551586 },
  { x: 212.86680785719045, y: 155.60742332030944 },
  { x: 213.50665939529276, y: 156.72847843733467 },
  { x: 214.14648138451093, y: 157.8495040054757 },
  { x: 214.78633292261324, y: 158.97055912250093 },
  { x: 215.4261549118314, y: 160.0915255928736 },
  { x: 216.06600644993372, y: 161.21258070989884 },
  { x: 216.70582843915187, y: 162.33360627803987 },
  { x: 217.3457095261384, y: 163.4546909439493 },
  { x: 217.9855610642407, y: 164.57574606097452 },
  { x: 218.62544215122722, y: 165.69683072688392 },
  { x: 219.26526414044534, y: 166.81782674614078 },
  { x: 219.9051156785477, y: 167.93888186316602 },
  { x: 220.54496721665004, y: 169.05993698019125 },
  { x: 221.18478920586816, y: 170.18096254833227 },
  { x: 221.8246111950863, y: 171.30195856758914 },
  { x: 222.46449228207283, y: 172.42304323349853 },
  { x: 223.10434382017516, y: 173.54409835052377 },
  { x: 223.74413626050912, y: 174.66500572312808 },
  { x: 224.38398779861146, y: 175.78609038903753 },
  { x: 225.02383933671376, y: 176.9071455060627 },
  { x: 225.66372042370028, y: 178.02823017197213 },
  { x: 226.30357196180262, y: 179.14928528899736 },
  { x: 226.94345304878914, y: 180.27036995490676 },
  { x: 227.5832454891231, y: 181.39133642527943 },
  { x: 228.2232743205305, y: 182.51271658003068 },
  { x: 228.86321450528538, y: 183.63386034370848 },
  { x: 229.5031251411561, y: 184.75506320515458 },
  { x: 230.14309487479514, y: 185.87629561548493 },
  { x: 230.78294641289745, y: 186.99735073251017 },
  { x: 231.42267975546307, y: 188.11819900734608 },
  { x: 232.06259039133377, y: 189.23937231990809 },
  { x: 232.70250102720445, y: 190.36051608358582 },
  { x: 233.34241166307515, y: 191.4816893961478 },
  { x: 233.9824109455984, y: 192.6029513553623 },
  { x: 234.6223215814691, y: 193.72412466792426 },
  { x: 235.26223221733977, y: 194.8452979804862 },
  { x: 235.9021133043263, y: 195.96638264639566 },
  { x: 236.54196484242863, y: 197.08743776342087 },
  { x: 237.18178683164678, y: 198.20840423379354 },
  { x: 237.8216383697491, y: 199.32948889970294 },
  { x: 237.69428267891965, y: 199.95527516893407 },
  { x: 236.40923125467785, y: 199.8335928638678 },
  { x: 235.12429802597276, y: 199.71191055880152 },
  { x: 233.83921705284678, y: 199.59019870485102 },
  { x: 232.55446111744678, y: 199.46854594866895 },
  { x: 231.26926194878408, y: 199.34683409471847 },
  { x: 229.984328720079, y: 199.2251517896522 },
  { x: 228.6993954913739, y: 199.1034694845859 },
  { x: 227.41419632271118, y: 198.9817576306354 },
  { x: 226.12896760516426, y: 198.86004577668496 },
  { x: 224.84373888761738, y: 198.73833392273448 },
  { x: 223.5587761100281, y: 198.6166516176682 },
  { x: 222.27351784359703, y: 198.49493976371772 },
  { x: 220.98855506600776, y: 198.3732574586514 },
  { x: 219.7037695817236, y: 198.25160470246934 },
  { x: 218.4186886085976, y: 198.12989284851886 },
  { x: 217.13372583100832, y: 198.00821054345258 },
  { x: 215.84879260230326, y: 197.8865282383863 },
  { x: 214.56380027582978, y: 197.76484593332 },
  { x: 213.27880794935635, y: 197.64313407936953 },
  { x: 211.99378607399873, y: 197.52145177430324 },
  { x: 210.70861645422016, y: 197.39973992035274 },
  { x: 209.4233581877891, y: 197.2780280664023 },
  { x: 208.1384545079682, y: 197.156345761336 },
  { x: 206.8532553393055, y: 197.03466345626973 },
  { x: 205.56817436617948, y: 196.91295160231925 },
  { x: 204.28324113747442, y: 196.79126929725297 },
  { x: 202.99816016434838, y: 196.66958699218668 },
  { x: 201.7127246046122, y: 196.54784558935202 },
  { x: 200.4280277669806, y: 196.42619283316992 },
  { x: 199.14297634273876, y: 196.30448097921945 },
  { x: 197.85813176068626, y: 196.18282822303735 },
  { x: 196.5729916897919, y: 196.06111636908688 },
  { x: 195.2878811677817, y: 195.9394045151364 },
  { x: 194.00288884130828, y: 195.81772221007012 },
  { x: 192.71771922152973, y: 195.69601035611964 },
  { x: 191.43260869951953, y: 195.57432805105336 },
  { x: 190.14776411746703, y: 195.45264574598707 },
  { x: 188.8625944976885, y: 195.3309338920366 },
  { x: 187.57763172009922, y: 195.2092515869703 },
  { x: 186.29263939362576, y: 195.08756928190402 },
  { x: 185.00791300710998, y: 194.96591652572192 },
  { x: 184.14892694390528, y: 194.2605846602697 },
  { x: 183.64216358016395, y: 193.07316274936906 },
  { x: 183.13548886307515, y: 191.88594768065772 },
  { x: 182.62881414598635, y: 190.6987030630622 },
  { x: 182.12213942889758, y: 189.51151754323504 },
  { x: 181.61537606515623, y: 188.32406608345025 },
  { x: 181.10870134806746, y: 187.1368510147389 },
  { x: 180.60208572874703, y: 185.9497245926801 },
  { x: 180.09535191388986, y: 184.76239132843202 },
  { x: 179.588824941222, y: 183.57544219967835 },
  { x: 179.08215022413322, y: 182.388227130967 },
  { x: 178.57547550704442, y: 181.20101206225564 },
  { x: 178.0688303388398, y: 180.01385609131268 },
  { x: 177.562155621751, y: 178.82664102260136 },
  { x: 177.05548090466223, y: 177.63939640500584 },
  { x: 176.54880618757343, y: 176.45215178741032 },
  { x: 176.04213147048463, y: 175.26493671869898 },
  { x: 175.53545675339586, y: 174.0777216499876 },
  { x: 175.02881158519128, y: 172.89053613016046 },
  { x: 174.52213686810248, y: 171.70332106144912 },
  { x: 174.01546215101368, y: 170.5161059927378 },
  { x: 173.5087874339249, y: 169.32886137514228 },
  { x: 173.0021127168361, y: 168.1416758553151 },
  { x: 172.44115669950284, y: 167.28611746267563 },
  { x: 171.58187514745632, y: 168.24938153816277 },
  { x: 170.72262314429395, y: 169.21261606476568 },
  { x: 169.86334159224742, y: 170.17588014025276 },
  { x: 169.9156726661358, y: 170.97044963593817 },
  { x: 170.74115029467677, y: 171.95625951005704 },
  { x: 171.35813099642135, y: 173.08907508298716 },
  { x: 171.86028473423013, y: 174.27791534032858 },
  { x: 172.2868819751825, y: 175.49600899301134 },
  { x: 172.65181069484467, y: 176.73395949586518 },
  { x: 172.94396051276365, y: 177.99111677343805 },
  { x: 173.16531120417974, y: 179.26263480872402 },
  { x: 173.31869946197455, y: 180.54416991574803 },
  { x: 173.40613461027257, y: 181.8317034462612 },
  { x: 173.42856221336757, y: 183.1222214140769 },
  { x: 173.38376610494592, y: 184.41208930644058 },
  { x: 173.25233266809917, y: 185.69554509093652 },
  { x: 172.93536178746632, y: 186.9465266517151 },
  { x: 172.5439277186919, y: 188.17635121141856 },
  { x: 172.08899309780784, y: 189.38442779236325 },
  { x: 171.57265589559114, y: 190.56721052844708 },
  { x: 170.9941478410531, y: 191.72091716249471 },
  { x: 170.35143006118497, y: 192.84011069981642 },
  { x: 169.64240458520985, y: 193.9184085814286 },
  { x: 168.8647961490456, y: 194.94815764632784 },
  { x: 168.01680227075704, y: 195.92093646252192 },
  { x: 167.0978024237763, y: 196.82699389823043 },
  { x: 166.1087421723973, y: 197.6557810017999 },
  { x: 165.05269460057502, y: 198.39733979926072 },
  { x: 163.9349785074625, y: 199.04245103874763 },
  { x: 162.7637198362101, y: 199.58360930367817 },
  { x: 161.548315131988, y: 200.01664820138254 },
  { x: 160.2990769553762, y: 200.34053352091425 },
  { x: 159.02670200244896, y: 200.5572154886294 },
  { x: 157.74144373601786, y: 200.67130373046064 },
  { x: 156.4510144148547, y: 200.6896240386542 },
  { x: 155.1622989289742, y: 200.62290265816858 },
  { x: 153.87869540005735, y: 200.48813019740916 },
  { x: 152.60475435626842, y: 200.2826472567994 },
  { x: 151.34508542353996, y: 200.00202150371186 },
  { x: 150.10580522089788, y: 199.6422342898976 },
  { x: 148.8933554050941, y: 199.1998874936756 },
  { x: 147.71497545275352, y: 198.67311953534224 },
  { x: 146.57870266037398, y: 198.061516730519 },
  { x: 145.49171740681194, y: 197.36599509461558 },
  { x: 144.46114097315558, y: 196.5894799671661 },
  { x: 143.4930604295466, y: 195.73590134976692 },
  { x: 142.59314916174822, y: 194.8112872147914 },
  { x: 141.76495303586236, y: 193.82142914353943 },
  { x: 141.01201791799105, y: 192.77344841709916 },
  { x: 140.33694410994238, y: 191.67384578999093 },
  { x: 139.74262740236634, y: 190.52847194128296 },
  { x: 139.23450478995255, y: 189.3423501812864 },
  { x: 138.82853267016, y: 188.11760802966245 },
  { x: 137.66770475502423, y: 187.95127736059538 },
  { x: 136.3769208472509, y: 187.95186833827904 },
  { x: 135.08610739059336, y: 187.95245931596273 },
  { x: 133.79529393393582, y: 187.95305029364638 },
  { x: 132.50459867281504, y: 187.95364127133004 },
  { x: 131.21354882508405, y: 187.95426179789789 },
  { x: 130.39002142289914, y: 188.45254463187865 },
  { x: 130.15986516399644, y: 189.721551012009 },
  { x: 129.7550749995712, y: 190.9462636147488 },
  { x: 129.18096972877643, y: 192.10076806866937 },
  { x: 128.44662085905634, y: 193.16130707088746 },
  { x: 127.60232059129066, y: 194.13707032438404 },
  { x: 126.67625856099016, y: 195.03574053904677 },
  { x: 125.75232405035085, y: 195.93600639345533 },
  { x: 124.79242854766062, y: 196.7985678716462 },
  { x: 123.7867322744865, y: 197.60767541834971 },
  { x: 122.73943117238245, y: 198.3619402360093 },
  { x: 121.65238682105205, y: 199.05752096968106 },
  { x: 120.52657433367334, y: 199.688596489181 },
  { x: 119.36305747007691, y: 200.2480750623051 },
  { x: 118.16499796087032, y: 200.72741706152445 },
  { x: 116.93470061901994, y: 201.11763962604738 },
  { x: 115.67757289033122, y: 201.4091984662827 },
  { x: 114.4002928226296, y: 201.59293342813365 },
  { x: 113.11178417893834, y: 201.6611027039442 },
  { x: 111.82253681314252, y: 201.6088307278242 },
  { x: 110.54386794788428, y: 201.43407862676494 },
  { x: 109.28750849018432, y: 201.13947625145872 },
  { x: 108.0637414517384, y: 200.73063788990044 },
  { x: 106.88004270024486, y: 200.2164873051133 },
  { x: 105.74244020807707, y: 199.60751435098237 },
  { x: 104.65335698373802, y: 198.91468166353965 },
  { x: 103.61438866697362, y: 198.1491291721221 },
  { x: 102.62423510687985, y: 197.32125808396228 },
  { x: 101.67831622640826, y: 196.44350847930127 },
  { x: 100.78041428273431, y: 195.51688502020127 },
  { x: 99.9368822859574, y: 194.54050124013685 },
  { x: 99.15428008836619, y: 193.51462307906561 },
  { x: 98.4392561889019, y: 192.4398710635554 },
  { x: 97.79887277088426, y: 191.31937737532965 },
  { x: 97.23924645333922, y: 190.15645148941687 },
  { x: 96.76551874211466, y: 188.9559689717073 },
  { x: 96.3815605410386, y: 187.72369185461665 },
  { x: 96.08997215191908, y: 186.46671187034883 },
  { x: 95.89143319909238, y: 185.1913229312349 },
  { x: 95.78538225375898, y: 183.90514864939414 },
  { x: 95.76983954067863, y: 182.6150739148412 },
  { x: 95.8420570136223, y: 181.32677211333922 },
  { x: 95.99878429532983, y: 180.04585753288305 },
  { x: 96.23715514403544, y: 178.77747167932057 },
  { x: 96.55459880681522, y: 177.52666741184703 },
  { x: 96.95090844147988, y: 176.29829074746854 },
  { x: 97.43184608044513, y: 175.10064492264056 },
  { x: 97.49428287272416, y: 173.8702293852534 },
  { x: 97.26232413188629, y: 172.60042518525012 },
  { x: 97.03042448881678, y: 171.33070963189937 },
  { x: 96.79846574797891, y: 170.06078723635932 },
  { x: 96.56653655602521, y: 168.79098303635604 },
  { x: 96.3346369129557, y: 167.52138567854203 },
  { x: 96.10267817211785, y: 166.25134508746527 },
  { x: 95.87074898016415, y: 164.98162953411455 },
  { x: 95.63884933709465, y: 163.71191398076377 },
  { x: 94.38683356536961, y: 163.91119165569506 },
  { x: 93.1159951544199, y: 164.13750655965396 },
  { x: 91.84539313454367, y: 164.36379191472864 },
  { x: 90.57446607694142, y: 164.59013636757172 },
  { x: 89.3036572148759, y: 164.8164512715306 },
  { x: 88.03281880392618, y: 165.04276617548948 },
  { x: 86.7621281373974, y: 165.2690810794484 },
  { x: 85.49120107979515, y: 165.49542553229145 },
  { x: 84.22051041326634, y: 165.72171088736616 },
  { x: 82.94970155120082, y: 165.94802579132505 },
  { x: 81.67877449359857, y: 166.17437024416813 },
  { x: 80.40787698488049, y: 166.40071469701118 },
  { x: 79.14761707446836, y: 166.63719441712908 },
  { x: 78.92257277252935, y: 167.90812147473136 },
  { x: 78.64549288554379, y: 169.16852912956438 },
  { x: 78.32952666697315, y: 170.42016076579503 },
  { x: 77.97931329163424, y: 171.6626322479289 },
  { x: 77.59751215910353, y: 172.89561853823997 },
  { x: 77.1851574803274, y: 174.11894234342313 },
  { x: 76.74354940620997, y: 175.33195358802638 },
  { x: 76.2733380122032, y: 176.53417948990275 },
  { x: 75.7751142759908, y: 177.7247926802952 },
  { x: 75.24902594199366, y: 178.9034976703618 },
  { x: 74.695427596822, y: 180.06940799357704 },
  { x: 74.11464427820182, y: 181.22190312337315 },
  { x: 73.50676463278569, y: 182.360480728719 },
  { x: 72.87208414941541, y: 183.48425434308908 },
  { x: 72.2104550836701, y: 184.59254434214716 },
  { x: 71.52229111992828, y: 185.68455290602034 },
  { x: 70.80791729591601, y: 186.7594526659515 },
  { x: 70.06712676944397, y: 187.81671174202523 },
  { x: 69.30056961596422, y: 188.85511862999013 },
  { x: 68.50845267766601, y: 189.87423009658343 },
  { x: 67.69092369897031, y: 190.8729823819745 },
  { x: 66.84872140198163, y: 191.85066631294302 },
  { x: 65.98166849339492, y: 192.80686820511036 },
  { x: 65.09056279308311, y: 193.74067204306684 },
  { x: 64.17564069211967, y: 194.651516398013 },
  { x: 63.237700010377544, y: 195.53863299896008 },
  { x: 62.27742037219293, y: 196.40116492826675 },
  { x: 61.295333657481144, y: 197.2388166970912 },
  { x: 60.292089941694215, y: 198.05093822998143 },
  { x: 59.26854614247344, y: 198.837145391443 },
  { x: 58.22514549308158, y: 199.59708359486572 },
  { x: 57.163040400001776, y: 200.3302800581027 },
  { x: 56.08252635207585, y: 201.03676433003807 },
  { x: 54.98493304909207, y: 201.71588633521984 },
  { x: 53.87088101761825, y: 202.36785291583726 },
  { x: 52.74134537083246, y: 202.99222083862756 },
  { x: 51.597064830839265, y: 203.58928559243267 },
  { x: 50.438748570859055, y: 204.15901762836836 },
  { x: 49.26748989960662, y: 204.70150559308715 },
  { x: 48.083879794765636, y: 205.21677903547325 },
  { x: 46.8892775050085, y: 205.70495615106336 },
  { x: 45.6837421281036, y: 206.16662791754118 },
  { x: 44.4685442660708, y: 206.60182388379087 },
  { x: 43.244304445477944, y: 207.01095773419104 },
  { x: 42.011790937313805, y: 207.39438405535182 },
  { x: 40.77165381703042, y: 207.75242788499926 },
  { x: 39.52454316007979, y: 208.08553245639615 },
  { x: 38.27134543298744, y: 208.3941705516893 },
  { x: 37.01244477124773, y: 208.67887405079415 },
  { x: 35.74822531035505, y: 208.93996799143665 },
  { x: 34.47960306571908, y: 209.1781024490688 },
  { x: 33.20657803733982, y: 209.3922432127442 },
  { x: 31.929268420754, y: 209.57931719850785 },
  { x: 30.64832429141365, y: 209.73840839095004 },
  { x: 29.364159333697334, y: 209.86865987242945 },
  { x: 28.077423623057083, y: 209.96927382307314 },
  { x: 26.78853084387146, y: 210.03930467858723 },
  { x: 25.498456109318507, y: 210.07801371686716 },
  { x: 24.207701750429347, y: 210.08478041134512 },
  { x: 22.91706558707692, y: 210.05868874661138 },
  { x: 21.62777389795482, y: 209.99920684275068 },
  { x: 20.34040288630463, y: 209.90565507542675 },
  { x: 19.055986763072756, y: 209.7776493091453 },
  { x: 17.775574513647705, y: 209.61448037068584 },
  { x: 16.50027422118634, y: 209.41597096674332 },
  { x: 15.230898480003699, y: 209.18188470624423 },
  { x: 13.968673568793387, y: 208.911955649231 },
  { x: 12.714678021828083, y: 208.60603605128264 },
  { x: 11.46988695228584, y: 208.26424410793592 },
  { x: 10.235659608839079, y: 207.88681621026436 },
  { x: 9.012601743613555, y: 207.47387055380457 },
  { x: 7.802190800818428, y: 207.02587992070355 },
  { x: 6.605076855905726, y: 206.5431693486873 },
  { x: 5.422766901968792, y: 206.02641846209204 },
  { x: 4.255231390123441, y: 205.47601139641216 },
  { x: 3.1038295690421016, y: 204.89289371594154 },
  { x: 1.9688717020086943, y: 204.2775973005954 },
  { x: 0.8516283910430967, y: 203.6312154590886 },
  { x: -0.24772307054959236, y: 202.95433916910477 },
  { x: -1.3282518929176033, y: 202.24823903266378 },
  { x: -2.3897216849874705, y: 201.513624222986 },
  { x: -3.4315710179597136, y: 200.75161759767047 },
  { x: -4.45348962855041, y: 199.96310562324263 },
  { x: -5.455314997896552, y: 199.1491225106489 },
  { x: -6.43669253938794, y: 198.31043653087804 },
  { x: -7.397341538624837, y: 197.44840693260244 },
  { x: -8.3373358678177, y: 196.5637133401584 },
  { x: -9.256350489240512, y: 195.65733086672387 },
  { x: -10.154355854009092, y: 194.73011642994024 },
  { x: -11.031292864355072, y: 193.7830451429855 },
  { x: -11.887087648067995, y: 192.81691482573262 },
  { x: -12.721932272895053, y: 191.8322869069811 },
  { x: -13.535457377783954, y: 190.83031379321406 },
  { x: -14.327810707155615, y: 189.81132052215744 },
  { x: -15.09885929103121, y: 188.7759867181476 },
  { x: -15.848351963895187, y: 187.72522839659413 },
  { x: -16.576318274631724, y: 186.65928194857054 },
  { x: -17.282433185514808, y: 185.5787679006446 },
  { x: -17.96615004218705, y: 184.48418858384753 },
  { x: -18.627158581364526, y: 183.37539625375828 },
  { x: -19.264468915427102, y: 182.2528932414081 },
  { x: -19.87673657014444, y: 181.11667954679692 },
  { x: -20.461686281434446, y: 179.9661050944727 },
  { x: -21.014708423364535, y: 178.79978108687885 },
  { x: -20.949715652603654, y: 177.84916393382213 },
  { x: -19.759235432190078, y: 177.34969914447404 },
  { x: -18.56893250508159, y: 176.8502934528943 },
  { x: -17.378910292372854, y: 176.3510059568513 },
  { x: -16.18860736526437, y: 175.85160026527157 },
  { x: -14.99840785925053, y: 175.35225367146023 },
  { x: -13.808104932142049, y: 174.85284797988047 },
  { x: -12.617949749454484, y: 174.3535309349533 },
  { x: -11.427543401251361, y: 173.8540661456052 },
  { x: -10.237299571911246, y: 173.35471955179386 },
  { x: -9.04687844926603, y: 172.85525476244575 },
  { x: -7.856368679968267, y: 172.35578997309767 },
  { x: -6.666065752859786, y: 171.85638428151796 },
  { x: -5.475659404656663, y: 171.35694904105404 },
  { x: -4.285474673084915, y: 170.85760244724264 },
  { x: -3.0953933626078065, y: 170.3582854023155 },
  { x: -1.9050904354993252, y: 169.85887971073575 },
  { x: -0.7146988617382943, y: 169.35944447027182 },
  { x: 0.4756040653701871, y: 168.8600683275763 },
  { x: 1.6655671803105623, y: 168.36081038041746 },
  { x: 2.855751911882311, y: 167.8614342377219 },
  { x: 4.046158260085433, y: 167.361998997258 },
  { x: 5.236357766099274, y: 166.86265240344665 },
  { x: 6.426542497671023, y: 166.3633058096353 },
  { x: 7.616830650337413, y: 165.86390011805557 },
  { x: 8.807133577445894, y: 165.36452397536002 },
  { x: 9.997421730112285, y: 164.86511828378028 },
  { x: 11.187828078315407, y: 164.36568304331635 },
  { x: 12.37823442651853, y: 163.86624780285246 },
  { x: 13.568419158090277, y: 163.3669012090411 },
  { x: 14.7588255062934, y: 162.8674659685772 },
  { x: 15.394377681747079, y: 163.75963542871958 },
  { x: 16.04414287049286, y: 164.8741602423403 },
  { x: 16.801983103138582, y: 165.9185951026786 },
  { x: 17.655399201674758, y: 166.88599602195137 },
  { x: 18.614009327903016, y: 167.74950306443608 },
  { x: 19.66060125678666, y: 168.50409291982166 },
  { x: 20.77422482943982, y: 169.15591175601818 },
  { x: 21.830021235746518, y: 169.7494010948371 },
  { x: 21.414165014194694, y: 170.97139520023202 },
  { x: 20.99833834152706, y: 172.19330065897444 },
  { x: 20.582526443301514, y: 173.4151765688326 },
  { x: 20.166670221749694, y: 174.63717067422752 },
  { x: 19.750814000197874, y: 175.8591352307383 },
  { x: 19.33491345531978, y: 177.08124753166996 },
  { x: 18.91910155709423, y: 178.30312344152813 },
  { x: 18.503215786658227, y: 179.5252357424598 },
  { x: 18.08738911399059, y: 180.747111652318 },
  { x: 17.671503343554583, y: 181.9691944043655 },
  { x: 17.255647122002763, y: 183.19121805864458 },
  { x: 16.83976135156676, y: 184.41327126180792 },
  { x: 16.42389035557285, y: 185.635294916087 },
  { x: 16.008034134021027, y: 186.8573481192503 },
  { x: 15.592177912469207, y: 188.07931267576103 },
  { x: 15.176306916475294, y: 189.30133633004016 },
  { x: 14.760435920481383, y: 190.52335998431928 },
  { x: 14.344594473371655, y: 191.74532454083 },
  { x: 13.928767800704017, y: 192.96722999957242 },
  { x: 13.512926353594288, y: 194.18919455608315 },
  { x: 13.097070132042468, y: 195.4111886614781 },
  { x: 12.681213910490646, y: 196.63318276687303 },
  { x: 12.265357688938826, y: 197.85517687226795 },
  { x: 11.849501467387006, y: 199.07717097766286 },
  { x: 11.433645245835185, y: 200.2991650830578 },
  { x: 11.017789024283365, y: 201.5211591884527 },
  { x: 10.601962351615727, y: 202.74306464719513 },
  { x: 10.186091355621814, y: 203.9651178503584 },
  { x: 9.770249908512085, y: 205.18705285798498 },
  { x: 9.354393686960265, y: 206.4090469633799 },
  { x: 9.149989280623197, y: 207.00962803440282 },
  { x: 9.565727306638285, y: 205.78781122231297 },
  { x: 9.98152443042174, y: 204.56581711691805 },
  { x: 10.397321554205194, y: 203.3438230115231 },
  { x: 10.81311867798865, y: 202.121799357244 },
  { x: 11.228930576214195, y: 200.8997461540807 },
  { x: 11.64474247443974, y: 199.6777224998016 },
  { x: 12.060480500454828, y: 198.4558761388276 },
  { x: 12.476218526469916, y: 197.23402977785355 },
  { x: 12.891986101369186, y: 196.01212431911117 },
  { x: 13.307797999594733, y: 194.79007111594788 },
  { x: 13.723595123378187, y: 193.56807701055297 },
  { x: 14.139347923835366, y: 192.34620110069477 },
  { x: 14.55513027317673, y: 191.1242660930682 },
  { x: 14.97091262251809, y: 189.9022719876733 },
  { x: 15.386709746301547, y: 188.6803074311625 },
  { x: 15.802506870085, y: 187.45825422799922 },
  { x: 16.218303993868453, y: 186.23628967148846 },
  { x: 16.63410111765191, y: 185.01426601720934 },
  { x: 17.049853918109086, y: 183.79241965623535 },
  { x: 17.465665816334635, y: 182.57033690418785 },
  { x: 17.88146294011809, y: 181.34834279879294 },
  { x: 18.297274838343636, y: 180.12628959562966 },
  { x: 18.71310151101127, y: 178.90420684358216 },
  { x: 19.128883860352634, y: 177.6822422870714 },
  { x: 19.544666209693997, y: 176.46030727944483 },
  { x: 19.960389461266995, y: 175.23849046735504 },
  { x: 20.37620135949254, y: 174.0164668130759 },
  { x: 20.792028032160175, y: 172.79435451214422 },
  { x: 21.20782515594363, y: 171.5723604067493 },
  { x: 21.62365182861127, y: 170.35027765470184 },
  { x: 22.352711448062585, y: 169.89244724316782 },
  { x: 23.56971179203056, y: 170.31966501068808 },
  { x: 24.833399373007936, y: 170.5785427850168 },
  { x: 26.1194111359857, y: 170.681816135237 },
  { x: 27.40864372733943, y: 170.63536528930106 },
  { x: 28.680014018204435, y: 170.41764911063947 },
  { x: 29.914950534871593, y: 170.04441715452185 },
  { x: 31.10343620560281, y: 169.5422634167131 },
  { x: 32.238113358236475, y: 168.92832625003942 },
  { x: 33.12839168979116, y: 168.8745768297102 },
  { x: 33.66866348819621, y: 170.04686971190907 },
  { x: 34.208905737717075, y: 171.2191921429921 },
  { x: 34.74911843835376, y: 172.39145547630673 },
  { x: 35.28939023675881, y: 173.56377790738975 },
  { x: 35.829573388511314, y: 174.7359525940519 },
  { x: 36.36987473580054, y: 175.90836367178744 },
  { x: 36.91005788755305, y: 177.08056790733374 },
  { x: 37.45035923484228, y: 178.25300853395348 },
  { x: 37.99063103324733, y: 179.4253605139207 },
  { x: 38.53084373388402, y: 180.59759429835117 },
  { x: 39.07108598340489, y: 181.76982808278163 },
  { x: 39.611357781809936, y: 182.94220961163305 },
  { x: 40.15160003133081, y: 184.11456159160025 },
  { x: 40.69184228085168, y: 185.2868249249149 },
  { x: 41.232084530372546, y: 186.45914735599794 },
  { x: 41.77232677989341, y: 187.6314106893126 },
  { x: 42.31259857829847, y: 188.8037626692798 },
  { x: 42.85289992558769, y: 189.97620329589955 },
  { x: 43.39314217510857, y: 191.14846662921423 },
  { x: 43.933354875745245, y: 192.32072996252884 },
  { x: 44.473597125266124, y: 193.49299329584352 },
  { x: 45.01386892367117, y: 194.6654043735791 },
  { x: 45.55414072207623, y: 195.8377268046621 },
  { x: 46.094264776060356, y: 197.00981284467167 },
  { x: 46.63456612334959, y: 198.1821943735231 },
  { x: 47.174837921754644, y: 199.35454635349026 },
  { x: 47.715139269043874, y: 200.52698698011005 },
  { x: 48.255411067448925, y: 201.69933896007723 },
  { x: 48.79568286585398, y: 202.87172048892862 },
  { x: 49.33592511537485, y: 204.04404292001163 },
  { x: 48.95152368103601, y: 203.20981882175244 },
  { x: 48.41128143151514, y: 202.03749639066942 },
  { x: 47.871068730878456, y: 200.8651739595864 },
  { x: 47.33082648135758, y: 199.69285152850338 },
  { x: 46.790613780720896, y: 198.52052909742034 },
  { x: 46.25037153120003, y: 197.34817711745313 },
  { x: 45.71018837944754, y: 196.17597288190686 },
  { x: 45.16997567881085, y: 195.003679999708 },
  { x: 44.62976297817416, y: 193.83138711750917 },
  { x: 44.08952072865329, y: 192.65903513754196 },
  { x: 43.549308028016604, y: 191.48671270645892 },
  { x: 43.00906577849574, y: 190.3143902753759 },
  { x: 42.46882352897487, y: 189.14203829540872 },
  { x: 41.92858127945401, y: 187.9697158643257 },
  { x: 41.38836857881732, y: 186.79739343324266 },
  { x: 40.848126329296456, y: 185.62504145327546 },
  { x: 40.30788407977558, y: 184.45268947330823 },
  { x: 39.767671379138896, y: 183.2803670422252 },
  { x: 39.2274882273864, y: 182.10816280667893 },
  { x: 38.68724597786554, y: 180.93581082671173 },
  { x: 38.147003728344664, y: 179.76348839562868 },
  { x: 37.60679102770798, y: 178.59116596454567 },
  { x: 37.06654877818711, y: 177.41884353346265 },
  { x: 36.526336077550425, y: 176.24652110237963 },
  { x: 35.98609382802955, y: 175.0741986712966 },
  { x: 35.44588112739287, y: 173.90187624021357 },
  { x: 34.905638877872, y: 172.7295242602464 },
  { x: 34.365396628351135, y: 171.55720182916338 },
  { x: 33.82515437883027, y: 170.38482030031196 },
  { x: 33.284912129309404, y: 169.21246832034475 },
  { x: 33.33901613624878, y: 168.19063835640662 },
  { x: 34.33425210442208, y: 167.36912027834617 },
  { x: 35.28052557150386, y: 166.49145932033767 },
  { x: 36.17024247425906, y: 165.55668036920315 },
  { x: 36.992765214381734, y: 164.5621535742503 },
  { x: 37.75258522226773, y: 163.51884157151093 },
  { x: 38.452716484103725, y: 162.43466346194631 },
  { x: 39.18978385116868, y: 161.57157010384014 },
  { x: 40.41236893424727, y: 161.98531358017289 },
  { x: 41.635072212862596, y: 162.39908660538978 },
  { x: 42.85759819817282, y: 162.81280053283834 },
  { x: 44.080360574556515, y: 163.22657355805524 },
  { x: 45.30315249982439, y: 163.6404056810405 },
  { x: 46.52585577843971, y: 164.0541787062574 },
  { x: 47.748440861518304, y: 164.46789263370596 },
  { x: 48.97114414013364, y: 164.88166565892286 },
  { x: 50.19384741874896, y: 165.29543868413978 },
  { x: 51.416580246248465, y: 165.70921170935665 },
  { x: 52.63928352486379, y: 166.12298473457358 },
  { x: 53.86198680347912, y: 166.5367577597905 },
  { x: 55.08460143544189, y: 166.95050123612322 },
  { x: 56.3073342629414, y: 167.3643038102243 },
  { x: 57.53003754155673, y: 167.7780768354412 },
  { x: 58.75256352686696, y: 168.19179076288975 },
  { x: 59.97532590325065, y: 168.60556378810668 },
  { x: 61.198058730750155, y: 169.01936636220776 },
  { x: 62.42079155824967, y: 169.43313938742466 },
  { x: 63.64355393463336, y: 169.8469124126416 },
  { x: 64.86634585990123, y: 170.26074453562686 },
  { x: 66.08899004074819, y: 170.67448801195957 },
  { x: 67.31175241713188, y: 171.08826103717647 },
  { x: 68.53445569574721, y: 171.50203406239336 },
  { x: 69.75727716989927, y: 171.91586618537863 },
  { x: 70.98000999739878, y: 172.32963921059556 },
  { x: 72.2027132760141, y: 172.74341223581249 },
  { x: 73.4254756523978, y: 173.15721480991354 },
  { x: 74.64811983324475, y: 173.57095828624628 },
  { x: 75.87082311186008, y: 173.98473131146318 },
  { x: 77.09355593935959, y: 174.3985043366801 },
  { x: 76.59370701451711, y: 174.22966201245745 },
  { x: 75.37091508924924, y: 173.81630267161913 },
  { x: 74.14803451732881, y: 173.40288423301243 },
  { x: 72.92527214094513, y: 172.9895248921741 },
  { x: 71.70242111790888, y: 172.57613600245153 },
  { x: 70.47957009487263, y: 172.16274711272902 },
  { x: 69.25665997406803, y: 171.74935822300648 },
  { x: 68.03386804880016, y: 171.33596933328397 },
  { x: 66.81095792799555, y: 170.92258044356143 },
  { x: 65.58825464938022, y: 170.5092211027231 },
  { x: 64.3653740774598, y: 170.0958322130006 },
  { x: 63.14249350553937, y: 169.68241377439386 },
  { x: 61.91970158027149, y: 169.2690544335555 },
  { x: 60.69682100835107, y: 168.855665543833 },
  { x: 59.47399953419902, y: 168.44227665411046 },
  { x: 58.25123715781532, y: 168.02891731327213 },
  { x: 57.028386134779076, y: 167.61552842354962 },
  { x: 55.80556466062702, y: 167.20213953382708 },
  { x: 54.58268408870659, y: 166.78875064410457 },
  { x: 53.359862614554544, y: 166.375361754382 },
  { x: 52.137011591518295, y: 165.9619728646595 },
  { x: 50.914131019597875, y: 165.54858397493697 },
  { x: 49.691457289866726, y: 165.1352541829828 },
  { x: 48.46863581571467, y: 164.72186529326027 },
  { x: 47.245814341562614, y: 164.30850595242194 },
  { x: 46.02296331852637, y: 163.89511706269943 },
  { x: 44.80014184437431, y: 163.48172817297691 },
  { x: 43.57726127245389, y: 163.06833928325437 },
  { x: 42.35441024941765, y: 162.65495039353183 },
  { x: 41.131588775265584, y: 162.2415615038093 },
  { x: 39.90876730111353, y: 161.82817261408678 },
  { x: 39.10358975600638, y: 161.21376266526616 },
  { x: 39.430577708377314, y: 159.96552915071658 },
  { x: 39.648205240386346, y: 158.693420137747 },
  { x: 39.784573340891676, y: 157.41002345101944 },
  { x: 39.847748855275285, y: 156.12118976960218 },
  { x: 39.792876577347144, y: 154.8320901482273 },
  { x: 39.61345575258695, y: 153.55433729837873 },
  { x: 39.31521886452622, y: 152.29895295385683 },
  { x: 38.89444275375791, y: 151.0793818569649 },
  { x: 39.675390213834866, y: 150.37339991606063 },
  { x: 40.83497707583494, y: 149.80632727970146 },
  { x: 41.994652584487575, y: 149.2391955455739 },
  { x: 43.154298544256015, y: 148.67209336033054 },
  { x: 44.31385585737191, y: 148.10502072397134 },
  { x: 45.47350181714035, y: 147.53791853872798 },
  { x: 46.633088679140435, y: 146.9708459023688 },
  { x: 47.79249824783541, y: 146.40383236377798 },
  { x: 48.95208510983549, y: 145.8367597274188 },
  { x: 50.111553776298834, y: 145.26974618882798 },
  { x: 51.27114063829892, y: 144.70267355246878 },
  { x: 52.43078659806736, y: 144.13554181834124 },
  { x: 53.59046210671998, y: 143.56843963309788 },
  { x: 54.749989870951694, y: 143.00136699673868 },
  { x: 55.90957673295178, y: 142.4342943603795 },
  { x: 57.0690749482993, y: 141.86728082178868 },
  { x: 58.228602712531014, y: 141.3002081854295 },
  { x: 59.38821912341527, y: 140.7331355490703 },
  { x: 60.547776436531166, y: 140.1660629127111 },
  { x: 61.70736329853125, y: 139.59899027635194 },
  { x: 62.866950160531324, y: 139.03191763999274 },
  { x: 64.02656657141559, y: 138.46481545474938 },
  { x: 65.18615343341565, y: 137.8977428183902 },
  { x: 66.34568119764738, y: 137.330670182031 },
  { x: 67.50526805964746, y: 136.76359754567181 },
  { x: 68.66488447053172, y: 136.19652490931264 },
  { x: 69.8244713325318, y: 135.6294227240693 },
  { x: 70.98393999899514, y: 135.06240918547846 },
  { x: 72.14355640987941, y: 134.4953070002351 },
  { x: 73.30317282076366, y: 133.9282343638759 },
  { x: 74.31941804559119, y: 133.4312516807992 },
  { x: 73.1596834391702, y: 133.9984720615793 },
  { x: 72.0001261260543, y: 134.56560379570683 },
  { x: 70.84059836182259, y: 135.13270598095022 },
  { x: 69.68110014647506, y: 135.69980816619358 },
  { x: 68.52154283335916, y: 136.26693990032115 },
  { x: 67.36201506912745, y: 136.8340420855645 },
  { x: 66.20248730489574, y: 137.40117381969205 },
  { x: 65.04292999177984, y: 137.96830555381962 },
  { x: 63.88337267866395, y: 138.53543728794716 },
  { x: 62.72384491443224, y: 139.10253947319052 },
  { x: 61.564287601316344, y: 139.66967120731806 },
  { x: 60.404730288200454, y: 140.23680294144563 },
  { x: 59.245202523968736, y: 140.803905126689 },
  { x: 58.08567475973703, y: 141.37103686081656 },
  { x: 56.926206093273684, y: 141.93810949717573 },
  { x: 55.76658968238942, y: 142.5052707801875 },
  { x: 54.60700282038934, y: 143.07240251431503 },
  { x: 53.447475056157636, y: 143.63953424844257 },
  { x: 52.287858645273374, y: 144.2066955314543 },
  { x: 51.12827178327329, y: 144.77382726558187 },
  { x: 49.968773567925766, y: 145.34092945082523 },
  { x: 48.80921625480987, y: 145.90806118495277 },
  { x: 47.64959984392561, y: 146.4752224679645 },
  { x: 46.489983433041346, y: 147.04235420209207 },
  { x: 45.330514766578005, y: 147.60945638733543 },
  { x: 44.1709574534621, y: 148.176588121463 },
  { x: 43.01131149369366, y: 148.7437494044747 },
  { x: 41.851842827230314, y: 149.31085158971808 },
  { x: 40.692285514114424, y: 149.87795377496144 },
  { x: 39.53275774988271, y: 150.445085509089 },
  { x: 38.578181046345456, y: 150.39975752075202 },
  { x: 37.925889428002016, y: 149.2862964669619 },
  { x: 37.189915369651835, y: 148.22637799131164 },
  { x: 36.366210674161835, y: 147.23323999391533 },
  { x: 35.43116578306965, y: 146.3449414376009 },
  { x: 34.40218498915918, y: 145.56629879049024 },
  { x: 33.31298356928341, y: 144.87390933631025 },
  { x: 32.28556886623464, y: 144.2184855362434 },
  { x: 32.72173994566239, y: 143.00364226082078 },
  { x: 33.15788147620596, y: 141.78888763205074 },
  { x: 33.59405255563371, y: 140.57401480774396 },
  { x: 34.03025318394564, y: 139.35914198343715 },
  { x: 34.46642426337339, y: 138.1442396102462 },
  { x: 34.90262489168532, y: 136.9293963348236 },
  { x: 35.33882551999725, y: 135.71446441274844 },
  { x: 35.774996599425, y: 134.49962113732585 },
  { x: 36.21119722773693, y: 133.2846596663665 },
  { x: 36.64739785604887, y: 132.06975729317554 },
  { x: 37.08356893547661, y: 130.8549435666371 },
  { x: 37.519740014904365, y: 129.64007074233032 },
  { x: 37.95591109433211, y: 128.42519791802354 },
  { x: 38.392111722644046, y: 127.21032509371675 },
  { x: 38.82825325318761, y: 125.99554091606251 },
  { x: 39.26442433261536, y: 124.78069764063991 },
  { x: 39.70065450981148, y: 123.56570662079639 },
  { x: 40.13682558923923, y: 122.3508633453738 },
  { x: 40.572996668666974, y: 121.13602006995119 },
  { x: 41.009167748094725, y: 119.92120634341276 },
  { x: 41.445368376406655, y: 118.70624487245344 },
  { x: 41.88156900471859, y: 117.49137204814664 },
  { x: 42.31774008414634, y: 116.27652877272405 },
  { x: 42.75394071245827, y: 115.0615968506489 },
  { x: 43.19008224300183, y: 113.84681267299466 },
  { x: 43.6262237735454, y: 112.6320580442246 },
  { x: 44.062424401857335, y: 111.41718521991781 },
  { x: 44.49856593240089, y: 110.20240104226359 },
  { x: 44.93473701182865, y: 108.98758731572516 },
  { x: 45.370908091256396, y: 107.77274404030256 },
  { x: 45.35173086542152, y: 107.82610932513735 },
  { x: 44.91555978599377, y: 109.04101169832833 },
  { x: 44.47938870656602, y: 110.25582542486674 },
  { x: 44.04318807825408, y: 111.47069824917354 },
  { x: 43.60698744994216, y: 112.68565972013288 },
  { x: 43.17075727274604, y: 113.9006211910922 },
  { x: 42.73458619331829, y: 115.115494015399 },
  { x: 42.29838556500636, y: 116.33045548635833 },
  { x: 41.862184936694426, y: 117.54532831066511 },
  { x: 41.42604340615086, y: 118.76011248831935 },
  { x: 40.989901875607295, y: 119.97489666597359 },
  { x: 40.55370124729536, y: 121.18976949028038 },
  { x: 40.1175597167518, y: 122.40458321681879 },
  { x: 39.68135908843986, y: 123.61942649224139 },
  { x: 39.24518800901212, y: 124.834269767664 },
  { x: 38.80901692958437, y: 126.04914259197079 },
  { x: 38.37281630127244, y: 127.26410406293012 },
  { x: 37.93661567296051, y: 128.4789768872369 },
  { x: 37.500444593532755, y: 129.6938497115437 },
  { x: 37.064273514105004, y: 130.9086929869663 },
  { x: 36.62804333690889, y: 132.12365445792562 },
  { x: 36.19184270859696, y: 133.3385568311166 },
  { x: 35.75567162916921, y: 134.55345920430756 },
  { x: 35.31950054974146, y: 135.7682433819618 },
  { x: 34.88327037254535, y: 136.98323440180533 },
  { x: 34.447099293117596, y: 138.1981367749963 },
  { x: 34.010928213689844, y: 139.41292095265052 },
  { x: 33.574786683146286, y: 140.62773467918893 },
  { x: 33.138615603718534, y: 141.84257795461156 },
  { x: 32.702414975406604, y: 143.05748032780252 },
  { x: 32.26618479821048, y: 144.27247134764605 },
  { x: 31.115048917086796, y: 143.76804234575516 },
  { x: 29.904431132102385, y: 143.32073133699035 },
  { x: 28.665919200449064, y: 142.95725051265322 },
  { x: 27.406693500983344, y: 142.67488137539885 },
  { x: 26.12957595214471, y: 142.49324438432492 },
  { x: 24.840106969717514, y: 142.50547762237676 },
  { x: 23.565397654939815, y: 142.70298236425705 },
  { x: 22.326073128971455, y: 143.0610261939045 },
  { x: 21.137631781566515, y: 143.5629435406398 },
  { x: 20.307588850419222, y: 143.23684205479435 },
  { x: 19.747474976285176, y: 142.0738570711132 },
  { x: 19.187390651035308, y: 140.91096073408463 },
  { x: 18.62726200245917, y: 139.74794620151928 },
  { x: 18.06723677497767, y: 138.58513851114324 },
  { x: 17.50712290084362, y: 137.42215352746211 },
  { x: 16.94699425226748, y: 136.25916854378096 },
  { x: 16.38695425034389, y: 135.09633130452073 },
  { x: 15.826840376209839, y: 133.93334632083958 },
  { x: 15.266741276517882, y: 132.77039088604263 },
  { x: 14.706642176825927, y: 131.60743545124566 },
  { x: 14.146528302691877, y: 130.44448001644872 },
  { x: 13.586443977442011, y: 129.28155413053594 },
  { x: 13.026374426634238, y: 128.11865779350737 },
  { x: 12.466275326942279, y: 126.95573190759457 },
  { x: 11.90614667836614, y: 125.79271737502924 },
  { x: 11.34601802979, y: 124.62970284246393 },
  { x: 10.78590415565595, y: 123.46674740766696 },
  { x: 10.225790281521903, y: 122.30373287510163 },
  { x: 9.665691181829944, y: 121.14080698918886 },
  { x: 9.10562163102217, y: 119.97791065216026 },
  { x: 8.545522531330212, y: 118.81498476624749 },
  { x: 7.985423431638256, y: 117.65202933145054 },
  { x: 7.425353880830481, y: 116.48913299442194 },
  { x: 6.865254781138525, y: 115.32620710850915 },
  { x: 6.305200004772842, y: 114.16334032036475 },
  { x: 5.745071356196701, y: 113.00029623891525 },
  { x: 5.184987030946836, y: 111.83739990188666 },
  { x: 4.624932254581153, y: 110.67453311374224 },
  { x: 4.064818380447105, y: 109.51157767894529 },
  { x: 3.677417734363675, y: 108.70728660036363 },
  { x: 4.237265668540075, y: 109.87033068181314 },
  { x: 4.797039730506018, y: 111.0332565677259 },
  { x: 5.356902439124509, y: 112.19635974694378 },
  { x: 5.916765147743001, y: 113.35943337727747 },
  { x: 6.476642630803585, y: 114.52253655649535 },
  { x: 7.03653488830626, y: 115.6856988334816 },
  { x: 7.596412371366843, y: 116.84883156158365 },
  { x: 8.156275079985335, y: 118.01190519191734 },
  { x: 8.716108239719643, y: 119.17491972448266 },
  { x: 9.275882301685586, y: 120.33784561039545 },
  { x: 9.835715461419896, y: 121.50088969184495 },
  { x: 10.395578170038387, y: 122.66399287106283 },
  { x: 10.95545565309897, y: 123.8270960502807 },
  { x: 11.51530358727537, y: 124.9901401317302 },
  { x: 12.075033325915038, y: 126.15294782210626 },
  { x: 12.634881260091438, y: 127.31599190355576 },
  { x: 13.19474396870993, y: 128.47909508277363 },
  { x: 13.75459190288633, y: 129.6421687131073 },
  { x: 14.314439837062732, y: 130.80521279455684 },
  { x: 14.874287771239132, y: 131.96828642489052 },
  { x: 15.43410615653135, y: 133.13130095745586 },
  { x: 15.993983639591931, y: 134.29440413667373 },
  { x: 16.553816799326242, y: 135.45741866923905 },
  { x: 17.11366473350264, y: 136.62049229957273 },
  { x: 17.67349789323695, y: 137.78353638102226 },
  { x: 18.233316278529166, y: 138.9465213647034 },
  { x: 18.79317898714766, y: 140.1095949950371 },
  { x: 19.352997372439877, y: 141.2726095276024 },
  { x: 19.91287485550046, y: 142.43571270682028 },
  { x: 20.472737564118948, y: 143.59881588603815 },
  { x: 19.65955227139816, y: 144.33830626160614 },
  { x: 18.679002098663897, y: 145.1759580304306 },
  { x: 17.80918636940606, y: 146.1288799964536 },
  { x: 17.03129721884206, y: 147.15848131693193 },
  { x: 16.333101408920065, y: 148.24378228409552 },
  { x: 15.711023524653912, y: 149.374558984017 },
  { x: 15.160926722257956, y: 150.54206494697814 },
  { x: 14.680151602155714, y: 151.7398585162271 },
  { x: 14.270072187461702, y: 152.96356645690463 },
  { x: 13.974539022303745, y: 154.21821207932197 },
  { x: 13.853802281531319, y: 155.50305666137447 },
  { x: 13.827592421260848, y: 156.7933677870009 },
  { x: 13.89091568006538, y: 158.08234921283906 },
  { x: 14.046446231963484, y: 159.36344108660032 },
  { x: 14.299325582803041, y: 160.6289016006287 },
  { x: 14.655714674936235, y: 161.86912736756466 },
  { x: 15.121183473031595, y: 163.07259432257675 },
  { x: 15.699381264285744, y: 164.22609411443509 },
  { x: 16.391224064108357, y: 165.31520688765832 },
  { x: 17.193195555281637, y: 166.32589692225937 },
  { x: 18.0973766368445, y: 167.2463446645651 },
  { x: 19.092051176218316, y: 168.068099133699 },
  { x: 20.163272100068628, y: 168.78734852360154 },
  { x: 21.29645703405105, y: 169.40462471418792 },
  { x: 22.478220333630592, y: 169.92297124052902 },
  { x: 23.70423308727443, y: 170.32459967434667 },
  { x: 24.967477434989064, y: 170.58634369044117 },
  { x: 26.253045964704082, y: 170.69204004916435 },
  { x: 27.541495510626955, y: 170.63223310757763 },
  { x: 28.811654297240448, y: 170.40730700117535 },
  { x: 30.04437464759387, y: 170.0269833128538 },
  { x: 31.225532195047663, y: 169.50795716217644 },
  { x: 32.34688280091472, y: 168.86973081270418 },
  { x: 33.405205636819076, y: 168.1312746480826 },
  { x: 34.40029386057146, y: 167.30960882560126 },
  { x: 35.33412724741213, y: 166.41882816301546 },
  { x: 36.209069708075745, y: 165.47010213854648 },
  { x: 37.027396506644415, y: 164.47208857525996 },
  { x: 37.790378245138, y: 163.4311404832553 },
  { x: 38.49636018604226, y: 162.35071508198192 },
  { x: 39.097798174706476, y: 161.21284664985652 },
  { x: 39.43388718340583, y: 159.96709524157828 },
  { x: 39.669775925840064, y: 158.6983548014056 },
  { x: 39.81087184781469, y: 157.4155786412459 },
  { x: 39.85339269215427, y: 156.12571074888223 },
  { x: 39.79036492219158, y: 154.83687706746497 },
  { x: 39.61398763250224, y: 153.55868098435366 },
  { x: 39.31710999311395, y: 152.3029716021057 },
  { x: 38.89441320487373, y: 151.0839619340133 },
  { x: 38.34468576353006, y: 149.91678100877814 },
  { x: 37.6715326329533, y: 148.81620326849185 },
  { x: 36.88334569625147, y: 147.79478698893226 },
  { x: 35.99291962027587, y: 146.86098315097576 },
  { x: 35.015294787075746, y: 146.01892859840802 },
  { x: 33.96557067646868, y: 145.26838694015555 },
  { x: 32.85804894839935, y: 144.60601915230563 },
  { x: 31.70499238980375, y: 144.02638824016861 },
  { x: 30.516299876883252, y: 143.52370262244455 },
  { x: 29.29622644896023, y: 143.10304470721297 },
  { x: 28.046929174580054, y: 142.78007540309093 },
  { x: 26.77343136405386, y: 142.57305592050366 },
  { x: 25.485262532530726, y: 142.50145897412784 },
  { x: 24.197935844206807, y: 142.58413675207234 },
  { x: 22.93259352571517, y: 142.8342089589145 },
  { x: 21.713598632064834, y: 143.25560559625066 },
  { x: 20.564073165129123, y: 143.84052575865647 },
  { x: 19.501258898828922, y: 144.57144695781133 },
  { x: 18.534641024987025, y: 145.42582339508348 },
  { x: 17.666686875432728, y: 146.3804591963891 },
  { x: 16.895579193788766, y: 147.41505427829438 },
  { x: 16.21817102388963, y: 148.51341585226692 },
  { x: 15.632526913821323, y: 149.66328113137072 },
  { x: 15.145723821345717, y: 150.85820845885388 },
  { x: 14.09415290547721, y: 150.7023085459035 },
  { x: 12.893818132188542, y: 150.22769436815344 },
  { x: 11.693439035573602, y: 149.753021092635 },
  { x: 10.493045164516568, y: 149.27837736600077 },
  { x: 9.292666067901626, y: 148.80373363936656 },
  { x: 8.092316520170867, y: 148.32908991273231 },
  { x: 6.891996521324292, y: 147.85444618609807 },
  { x: 5.691617424709349, y: 147.37980245946383 },
  { x: 4.491282651420683, y: 146.9051882817138 },
  { x: 3.2908740059215575, y: 146.43051500619538 },
  { x: 2.090480134864524, y: 145.95584173067695 },
  { x: 0.8901305871337652, y: 145.48119800404274 },
  { x: -0.31021896059699355, y: 145.00658382629268 },
  { x: -1.510686703864485, y: 144.53188100189007 },
  { x: -2.711065800479427, y: 144.05723727525586 },
  { x: -3.91145967153646, y: 143.58256399973743 },
  { x: -5.111912640361861, y: 143.107890724219 },
  { x: -6.312276962534711, y: 142.63324699758476 },
  { x: -7.512641284707561, y: 142.15860327095055 },
  { x: -8.713064704648778, y: 141.68392999543212 },
  { x: -9.913429026821628, y: 141.20928626879788 },
  { x: -11.113852446762845, y: 140.73461299327948 },
  { x: -12.314187220051513, y: 140.2599988155294 },
  { x: -13.514551542224362, y: 139.7853550888952 },
  { x: -14.714945413281395, y: 139.31068181337676 },
  { x: -15.91526541212797, y: 138.83606763562673 },
  { x: -17.115644508742914, y: 138.3613943601083 },
  { x: -18.316008830915763, y: 137.88675063347407 },
  { x: -19.516387927530705, y: 137.41210690683982 },
  { x: -20.716840896356107, y: 136.93743363132143 },
  { x: -21.561244585216418, y: 137.40696540099196 },
  { x: -22.070623025207965, y: 138.59273257437832 },
  { x: -22.53519058233574, y: 139.79699734926334 },
  { x: -22.97184921835251, y: 141.01166333138084 },
  { x: -23.388281643145906, y: 142.23339149681814 },
  { x: -23.788949738227576, y: 143.46046801029257 },
  { x: -24.176616324268654, y: 144.69171091643682 },
  { x: -24.55334982316196, y: 145.92623374872542 },
  { x: -24.91956391928606, y: 147.16397740939 },
  { x: -25.256066612363977, y: 148.4100834042784 },
  { x: -25.563227263448017, y: 149.66378346240185 },
  { x: -25.83735226201527, y: 150.92513668152876 },
  { x: -26.073477395522968, y: 152.19408396389073 },
  { x: -26.26535307496637, y: 153.4704480161827 },
  { x: -26.403597529617326, y: 154.75369695848934 },
  { x: -26.473096505216137, y: 156.04244199325407 },
  { x: -26.440430213751643, y: 157.33228033673353 },
  { x: -26.32093452611491, y: 158.61727266320696 },
  { x: -26.17536194818653, y: 159.89978288340905 },
  { x: -25.999605185065047, y: 161.17848129755146 },
  { x: -25.797609012788907, y: 162.45333835675007 },
  { x: -25.571279334387928, y: 163.72405857216307 },
  { x: -25.321591263040155, y: 164.99052374825365 },
  { x: -25.049298295292257, y: 166.25226110287494 },
  { x: -24.754755017754434, y: 167.5089751471851 },
  { x: -24.43799097931087, y: 168.76025219680557 },
  { x: -24.09927211991921, y: 170.00582631177863 },
  { x: -23.73828817629553, y: 171.24510651442074 },
  { x: -23.35514256953448, y: 172.47770866923744 },
  { x: -22.94951026191004, y: 173.70310089631343 },
  { x: -22.521287832327562, y: 174.92081041350178 },
  { x: -22.07007637085058, y: 176.13009849869795 },
  { x: -21.59571335861608, y: 177.3306105652917 },
  { x: -21.097829434571786, y: 178.52148969564175 },
  { x: -20.5760552376654, y: 179.70208581429608 },
  { x: -20.03012482793927, y: 180.8717488458026 },
  { x: -19.459683618783203, y: 182.0296809702884 },
  { x: -18.864436121355368, y: 183.17493662345967 },
  { x: -18.244027749045564, y: 184.30680663209594 },
  { x: -17.598133464127777, y: 185.42437498078758 },
  { x: -16.926546424412727, y: 186.52669610524063 },
  { x: -16.22882339663766, y: 187.61264714785628 },
  { x: -15.504949606360494, y: 188.68131209322473 },
  { x: -14.754732985834032, y: 189.73165673039964 },
  { x: -13.97793714398481, y: 190.76249910401367 },
  { x: -13.17457685525492, y: 191.77283455200458 },
  { x: -12.344725991854817, y: 192.76148111900503 },
  { x: -11.488281132689862, y: 193.7271977518793 },
  { x: -10.605567315486072, y: 194.66897978856528 },
  { x: -9.696776607990637, y: 195.5857043714639 },
  { x: -8.762322694582119, y: 196.4761008985553 },
  { x: -7.802560161870717, y: 197.33919425666144 },
  { x: -6.817976566445455, y: 198.1739206859518 },
  { x: -5.809281081526727, y: 198.97927552436406 },
  { x: -4.777153331450745, y: 199.75434275648854 },
  { x: -3.7233810237105933, y: 200.49974290889315 },
  { x: -2.654878597205132, y: 201.22392696245421 },
  { x: -1.573079172817245, y: 201.9281064214233 },
  { x: -0.4778054572418332, y: 202.61115842820143 },
  { x: 0.6306913840055466, y: 203.27243290733657 },
  { x: 1.752426125366986, y: 203.91107294118737 },
  { x: 2.8872362479794766, y: 204.52610341657586 },
  { x: 4.035062654074654, y: 205.11660831809232 },
  { x: 5.19556553148441, y: 205.68167163032703 },
  { x: 6.368582361345738, y: 206.22025914233365 },
  { x: 7.553788105932623, y: 206.73148438758662 },
  { x: 8.750798629750683, y: 207.21434270402378 },
  { x: 9.959303669515997, y: 207.66788852735127 },
  { x: 11.178830443081631, y: 208.0908512555491 },
  { x: 12.408758423879743, y: 208.48249216651283 },
  { x: 13.648585280879216, y: 208.84142246268578 },
  { x: 14.8976904875122, y: 209.16681477531083 },
  { x: 16.155320547232034, y: 209.45754624678904 },
  { x: 17.420692414607853, y: 209.71246447063723 },
  { x: 18.692919623114168, y: 209.93041704037225 },
  { x: 19.971027059572936, y: 210.11019245174265 },
  { x: 21.25415780634284, y: 210.2505792004969 },
  { x: 22.54107081028819, y: 210.35024758684673 },
  { x: 23.830525018273296, y: 210.4078383621197 },
  { x: 25.12119073050991, y: 210.42148994661235 },
  { x: 26.411516630578415, y: 210.3893703095052 },
  { x: 27.699729785427824, y: 210.30882005122194 },
  { x: 28.983599254302305, y: 210.17629330566038 },
  { x: 30.260229246551916, y: 209.9862348825943 },
  { x: 31.52453735409714, y: 209.72709116830788 },
  { x: 32.78444267789908, y: 209.45417767399212 },
  { x: 34.05214890712537, y: 209.21119719935393 },
  { x: 35.313856712862474, y: 208.93887468272186 },
  { x: 36.56995023060478, y: 208.6417606522601 },
  { x: 37.82048855812065, y: 208.3218939809773 },
  { x: 39.06517620656825, y: 207.98010203763062 },
  { x: 40.303835882642495, y: 207.61703489767203 },
  { x: 41.53620164638571, y: 207.23304714771174 },
  { x: 42.76177116676681, y: 206.82802059221305 },
  { x: 43.98024895494394, y: 206.4020143289443 },
  { x: 45.191132679886, y: 205.95499880902136 },
  { x: 46.3938609127935, y: 205.48641260364465 },
  { x: 47.58796087151952, y: 204.99631481058262 },
  { x: 48.772752931727844, y: 204.48405535438323 },
  { x: 49.94761656685062, y: 203.9494864906255 },
  { x: 51.11178350589908, y: 203.39201724162584 },
  { x: 52.264485477884485, y: 202.81114527635313 },
  { x: 53.40489511404969, y: 202.20645691042878 },
  { x: 54.53203730121665, y: 201.57744981282167 },
  { x: 55.64490737732313, y: 200.9236216525007 },
  { x: 56.74253022919111, y: 200.24438145178223 },
  { x: 57.823605705916506, y: 199.53910868409835 },
  { x: 58.886981401016186, y: 198.8074783117231 },
  { x: 59.93132761470191, y: 198.0488698080886 },
  { x: 60.95525554941706, y: 197.26298768435308 },
  { x: 61.957228663184125, y: 196.44927051171697 },
  { x: 62.93568086514137, y: 195.6073932524543 },
  { x: 63.888986966658756, y: 194.73717861326 },
  { x: 64.81540358356945, y: 193.83841975194477 },
  { x: 65.71315778282248, y: 192.91102802185603 },
  { x: 66.58106760905049, y: 191.95559440067746 },
  { x: 67.42897284068651, y: 190.9824019001048 },
  { x: 68.26086257709525, y: 189.99538052173443 },
  { x: 69.07576170509867, y: 188.99435297226123 },
  { x: 69.87272466040291, y: 187.97899421395923 },
  { x: 70.6504512921039, y: 186.9488314646814 },
  { x: 71.40781874260269, y: 185.90362833335436 },
  { x: 72.14343821434267, y: 184.8430006844837 },
  { x: 72.85586181199886, y: 183.76662348034344 },
  { x: 73.54337570028864, y: 182.6742307809759 },
  { x: 74.20420694616102, y: 181.5654089020025 },
  { x: 74.83619848107062, y: 180.43998055011815 },
  { x: 75.43710458981953, y: 179.29759113871268 },
  { x: 76.00429542171545, y: 178.13815202113352 },
  { x: 76.53478653945588, y: 176.96145635519142 },
  { x: 77.02482523474954, y: 175.76738594534956 },
  { x: 77.47033376157917, y: 174.55597034049222 },
  { x: 77.86605241856016, y: 173.32747548057696 },
  { x: 78.20485992460438, y: 172.0820491100248 },
  { x: 78.47691650127881, y: 170.82040040205604 },
  { x: 78.66555657790416, y: 169.54379995869064 },
  { x: 78.76247691802494, y: 168.25821665453353 },
  { x: 78.93016683576441, y: 166.97836583390793 },
  { x: 79.06337320566215, y: 165.69452591391763 },
  { x: 79.16906956438534, y: 164.40805614323503 },
  { x: 79.25006305593139, y: 163.11981343950146 },
  { x: 79.30762428232022, y: 161.83032968263217 },
  { x: 79.34263971007728, y: 160.53998900812155 },
  { x: 79.35534573027603, y: 159.24926419811658 },
  { x: 79.34606738064251, y: 157.95848029034326 },
  { x: 79.3148637589451, y: 156.66808051806427 },
  { x: 79.26170531629957, y: 155.37836037012153 },
  { x: 79.18623746609576, y: 154.0897926286619 },
  { x: 79.0884011105653, y: 152.80276142917984 },
  { x: 78.96801895640306, y: 151.5175622605171 },
  { x: 78.82447047704123, y: 150.23478610035738 },
  { x: 78.65769657471144, y: 148.95484663307928 },
  { x: 78.46704717396162, y: 147.6781870919455 },
  { x: 78.25234498148673, y: 146.40539845463968 },
  { x: 78.01285127518214, y: 145.13701260107717 },
  { x: 77.7483592128586, y: 143.87362050894163 },
  { x: 77.45833691460079, y: 142.61584270480088 },
  { x: 77.14222295160927, y: 141.36438836187534 },
  { x: 76.79957409062125, y: 140.11996665338538 },
  { x: 76.42988800060563, y: 138.88322765478304 },
  { x: 76.03272144829965, y: 137.65508738147804 },
  { x: 75.60760165155642, y: 136.43631410445906 },
  { x: 75.15402627934478, y: 135.22785338802 },
  { x: 74.6717293917071, y: 134.0306212475706 },
  { x: 74.16029730426483, y: 132.84547460075206 },
  { x: 73.61931633263939, y: 131.6735658540476 },
  { x: 73.04860918352567, y: 130.5158110228669 },
  { x: 72.44790991696604, y: 129.37336251369305 },
  { x: 71.81715943519212, y: 128.24719543970414 },
  { x: 71.15609179824628, y: 127.13855085403583 },
  { x: 70.46494339720196, y: 126.04843341875038 },
  { x: 69.74371423205919, y: 124.97796599144675 },
  { x: 68.99255204723887, y: 123.92824188083969 },
  { x: 68.211781880467, y: 122.90044304229654 },
  { x: 67.40175831835381, y: 121.89548549122698 },
  { x: 66.56301324081458, y: 120.91437388969325 },
  { x: 65.69610807664878, y: 119.95811289975754 },
  { x: 64.80166335242427, y: 119.02750034129284 },
  { x: 63.880476888014, y: 118.12336358305625 },
  { x: 62.933346503290906, y: 117.24647089603656 },
  { x: 61.96118821366466, y: 116.397354160149 },
  { x: 60.964947583429144, y: 115.57663390196151 },
  { x: 59.94565882353075, y: 114.7847533547368 },
  { x: 58.90435614491589, y: 114.02200800731666 },
  { x: 57.84216240518354, y: 113.28863425077459 },
  { x: 56.76020046193264, y: 112.58472073176317 },
  { x: 55.659593172762165, y: 111.91041519470326 },
  { x: 54.54140429750271, y: 111.26562899294234 },
  { x: 53.40687488928996, y: 110.65006663763857 },
  { x: 52.256920963533595, y: 110.06381677544452 },
  { x: 51.092754024485124, y: 109.50631797756068 },
  { x: 49.9153491853226, y: 108.97730430402942 },
  { x: 48.725711108108236, y: 108.47648026600889 },
  { x: 47.52481490602009, y: 108.00319578804708 },
  { x: 46.31360614335202, y: 107.55703718576542 },
  { x: 45.09294173774533, y: 107.13747257924861 },
  { x: 43.8635899601888, y: 106.7438814419288 },
  { x: 42.62643727720789, y: 106.37567279612236 },
  { x: 41.38219286202304, y: 106.03225566414557 },
  { x: 40.13144769231789, y: 105.71315726385153 },
  { x: 38.874970039081205, y: 105.41749112871476 },
  { x: 37.61332133111246, y: 105.14484357435666 },
  { x: 36.34706299721114, y: 104.89441678090431 },
  { x: 35.07652007510327, y: 104.66671307938881 },
  { x: 33.80201760251485, y: 104.46226434972547 },
  { x: 32.52391016605608, y: 104.28204570509233 },
  { x: 31.2424932545688, y: 104.12676631870978 },
  { x: 29.958180552431568, y: 103.99748995040842 },
  { x: 28.67150393955968, y: 103.89495532229282 },
  { x: 27.382877100331708, y: 103.81996025423594 },
  { x: 26.092950110199673, y: 103.77347985941581 },
  { x: 24.80228439796306, y: 103.75631195770539 },
  { x: 23.511589136842264, y: 103.76931346674598 },
  { x: 22.22157350005768, y: 103.81325265752636 },
  { x: 20.933005758598075, y: 103.88910464322456 },
  { x: 19.646801927873117, y: 103.99740130375586 },
  { x: 18.363818925524132, y: 104.13891091010905 },
  { x: 17.084987541402878, y: 104.31422443996779 },
  { x: 15.811415858666226, y: 104.52402151766829 },
  { x: 14.544034667165949, y: 104.76862718093656 },
  { x: 13.28399637338519, y: 105.04854376080372 },
  { x: 12.032409060480818, y: 105.36412584387996 },
  { x: 10.7903808116097, y: 105.71543252793363 },
  { x: 9.55906403325498, y: 106.10261155738569 },
  { x: 8.339596357457712, y: 106.52560383446774 },
  { x: 7.1331006418168545, y: 106.98432071252726 },
  { x: 5.9406701950471845, y: 107.47846670272239 },
  { x: 4.763398325863481, y: 108.00765766955875 },
  { x: 3.602260147443786, y: 108.57145037977361 },
  { x: 2.4582898707345127, y: 109.16925385568328 },
  { x: 1.3323296389348804, y: 109.80038847295157 },
  { x: 0.2252511441282928, y: 110.46402686282136 },
  { x: -0.8622216660227627, y: 111.1593121076513 },
  { x: -1.9294534905083478, y: 111.88535774091594 },
  { x: -2.975823802760616, y: 112.64110000278465 },
  { x: -4.000785948422179, y: 113.42565242673196 },
  { x: -5.003955791998655, y: 114.23789215515889 },
  { x: -5.985052619090304, y: 115.07663723269812 },
  { x: -6.943633196434379, y: 115.94103074170835 },
  { x: -7.879771396241337, y: 116.82974298240133 },
  { x: -8.793038759690523, y: 117.74185793936738 },
  { x: -9.683627354529127, y: 118.67619365723915 },
  { x: -10.5514485341046, y: 119.63168637618608 },
  { x: -11.396457975090668, y: 120.60742008079848 },
  { x: -12.218803421908245, y: 121.60233101124578 },
  { x: -13.018617844536154, y: 122.61544405434988 },
  { x: -13.796063761837408, y: 123.64581364581696 },
  { x: -14.551303692675008, y: 124.69261241688989 },
  { x: -15.284514930354058, y: 125.75492435215898 },
  { x: -15.995800895969197, y: 126.83204027840384 },
  { x: -16.685516176130623, y: 127.92310327798315 },
  { x: -17.35388238746971, y: 129.02734507990814 },
  { x: -18.000884755544366, y: 130.1442929020319 },
  { x: -18.626981288059426, y: 131.27306027782893 },
  { x: -19.232127661688626, y: 132.4131744251523 },
  { x: -19.816663688600062, y: 133.56404436631837 },
  { x: -20.380426849930732, y: 134.72519731918013 },
  { x: -20.92375695784874, y: 135.89607185493819 },
  { x: -21.446506267933174, y: 137.0762838380981 },
  { x: -21.94858613353148, y: 138.2653900353972 },
  { x: -22.429967005759476, y: 139.46306540910936 },
  { x: -22.890117004701867, y: 140.669044019277 },
  { x: -23.328637220422177, y: 141.8830599259425 },
  { x: -23.744582088626547, y: 143.10499493356906 },
  { x: -24.13656281175837, y: 144.33481949327253 },
  { x: -24.501624501399323, y: 145.5728881916631 },
  { x: -24.83270497422963, y: 146.82047163076064 },
  { x: -25.164657139143348, y: 146.03491454475113 },
  { x: -25.50396697621867, y: 144.7895472719673 },
  { x: -25.843276813293993, y: 143.5441209014151 },
  { x: -26.182586650369316, y: 142.29869453086295 },
  { x: -26.52189648744464, y: 141.05326816031075 },
  { x: -26.86119155007787, y: 139.80790088752693 },
  { x: -27.200501387153192, y: 138.56247451697476 },
  { x: -27.539811224228515, y: 137.3170481464226 },
  { x: -27.879121061303838, y: 136.07165132475458 },
  { x: -28.21843089837916, y: 134.82625450308657 },
  { x: -28.557740735454484, y: 133.58082813253438 },
  { x: -28.897050572529807, y: 132.3354313108664 },
  { x: -29.23636040960513, y: 131.0900344891984 },
  { x: -29.575670246680453, y: 129.84460811864622 },
  { x: -29.914980083755776, y: 128.59918174809403 },
  { x: -30.2542899208311, y: 127.35378492642604 },
  { x: -30.59359975790642, y: 126.10838810475803 },
  { x: -30.93289482053965, y: 124.86296173420584 },
  { x: -31.272219432057067, y: 123.61756491253784 },
  { x: -31.611514494690297, y: 122.37216809086985 },
  { x: -31.95082433176562, y: 121.12674172031767 },
  { x: -32.29013416884094, y: 119.88131534976549 },
  { x: -32.62944400591626, y: 118.63591852809749 },
  { x: -32.96875384299159, y: 117.3905217064295 },
  { x: -33.30806368006691, y: 116.14509533587731 },
  { x: -33.647373517142235, y: 114.8996985142093 },
  { x: -33.986683354217554, y: 113.65427214365712 },
  { x: -34.32597841685079, y: 112.40887532198913 },
  { x: -34.665288253926114, y: 111.16347850032113 },
  { x: -35.004598091001434, y: 109.91805212976895 },
  { x: -35.34390792807676, y: 108.67265530810096 },
  { x: -35.68321776515208, y: 107.42722893754878 },
  { x: -36.022527602227406, y: 106.18183211588078 },
  { x: -36.361837439302725, y: 104.93643529421279 },
  { x: -36.70114727637805, y: 103.69100892366059 },
  { x: -37.04045711345337, y: 102.44558255310841 },
  { x: -37.3797669505287, y: 101.20018573144041 },
  { x: -37.71907678760402, y: 99.9547889097724 },
  { x: -38.05838662467934, y: 98.70936253922024 },
  { x: -38.39769646175466, y: 97.46396571755223 },
  { x: -38.736991524387896, y: 96.21853934700003 },
  { x: -39.076301361463216, y: 94.97314252533204 },
  { x: -39.41561119853854, y: 93.72771615477986 },
  { x: -39.75492103561386, y: 92.48231933311186 },
  { x: -40.09423087268919, y: 91.23692251144386 },
  { x: -40.43354070976451, y: 89.99149614089168 },
  { x: -40.772850546839834, y: 88.74609931922369 },
  { x: -41.11216038391515, y: 87.50067294867151 },
  { x: -41.45147022099048, y: 86.25527612700351 },
  { x: -41.79076528362371, y: 85.00984975645132 },
  { x: -42.130075120699026, y: 83.76445293478332 },
  { x: -42.46938495777435, y: 82.51905611311533 },
  { x: -42.80869479484968, y: 81.27362974256314 },
  { x: -43.148004631925005, y: 80.02823292089515 },
  { x: -43.48731446900032, y: 78.78280655034297 },
  { x: -43.826624306075644, y: 77.53740972867497 },
  { x: -44.16593414315097, y: 76.29198335812278 },
  { x: -44.5052439802263, y: 75.04658653645478 },
  { x: -44.84455381730161, y: 73.80118971478679 },
  { x: -45.183863654376935, y: 72.55576334423459 },
  { x: -45.52317349145226, y: 71.3103665225666 },
  { x: -45.86248332852759, y: 70.06494015201442 },
  { x: -46.201778391160815, y: 68.81954333034642 },
  { x: -46.54108822823614, y: 67.57411695979424 },
  { x: -46.88039806531146, y: 66.32872013812624 },
  { x: -47.21970790238678, y: 65.08332331645823 },
  { x: -47.55901773946211, y: 63.83789694590605 },
  { x: -47.89832757653743, y: 62.59250012423806 },
  { x: -48.23763741361275, y: 61.347073753685876 },
  { x: -48.57694725068807, y: 60.10167693201788 },
  { x: -48.916242313321305, y: 58.85628011034988 },
  { x: -49.25555215039663, y: 57.61085373979769 },
  { x: -49.59486198747195, y: 56.365456918129695 },
  { x: -49.93417182454727, y: 55.12003054757752 },
  { x: -50.2734816616226, y: 53.87463372590951 },
  { x: -50.61279149869792, y: 52.62920735535733 },
  { x: -50.95210133577324, y: 51.383810533689335 },
  { x: -51.29141117284856, y: 50.13839893757925 },
  { x: -51.63072100992389, y: 48.89298734146915 },
  { x: -51.970030846999215, y: 47.64757574535906 },
  { x: -52.309340684074535, y: 46.402164149248975 },
  { x: -52.648650521149854, y: 45.15676732758097 },
  { x: -52.98796035822518, y: 43.91134095702879 },
  { x: -53.32725542085841, y: 42.66594413536079 },
  { x: -53.66656525793373, y: 41.4205325392507 },
  { x: -54.00587509500906, y: 40.17512094314061 },
  { x: -54.345184932084386, y: 38.92970934703052 },
  { x: -54.6844947691597, y: 37.68429775092043 },
  { x: -55.023804606235025, y: 36.43890092925243 },
  { x: -55.36311444331035, y: 35.193474558700245 },
  { x: -55.70242428038568, y: 33.94807773703225 },
  { x: -56.04173411746099, y: 32.702666140922155 },
  { x: -56.38104395453632, y: 31.45725454481207 },
  { x: -56.72033901716955, y: 30.211842948701978 },
  { x: -57.05964885424487, y: 28.966431352591883 },
  { x: -57.398958691320196, y: 27.721019756481798 },
  { x: -57.738268528395515, y: 26.475608160371703 },
  { x: -58.07757836547084, y: 25.230211338703707 },
  { x: -58.41688820254616, y: 23.98479974259362 },
  { x: -58.75619803962148, y: 22.739388146483524 },
  { x: -59.09550787669681, y: 21.493976550373432 },
  { x: -59.434817713772134, y: 20.248564954263344 },
  { x: -59.77412755084745, y: 19.003153358153256 },
  { x: -60.11343738792277, y: 17.757756536485253 },
  { x: -60.4527472249981, y: 16.512344940375165 },
  { x: -60.792042287631325, y: 15.266933344265073 },
  { x: -61.13135212470665, y: 14.021521748154983 },
  { x: -61.47066196178198, y: 12.776110152044893 },
  { x: -61.809971798857305, y: 11.530698555934803 },
  { x: -62.14928163593262, y: 10.28528695982471 },
  { x: -62.48859147300794, y: 9.039875363714621 },
  { x: -62.82790131008327, y: 7.794478542046622 },
  { x: -63.167211147158596, y: 6.54906694593653 },
  { x: -63.50652098423391, y: 5.30365534982644 },
  { x: -63.845830821309235, y: 4.05824375371635 },
  { x: -64.18514065838455, y: 2.8128321576062585 },
  { x: -64.52443572101778, y: 1.5674205614961683 },
  { x: -64.86374555809311, y: 0.32200896538607776 },
  { x: -65.62684549212344, y: -0.6618063590504228 },
  { x: -66.588085469044, y: -1.5233188518527894 },
  { x: -67.54932544596456, y: -2.384831344655156 },
  { x: -68.51055064844303, y: -3.2463438374575224 },
  { x: -69.4717906253636, y: -4.107841555817798 },
  { x: -70.43303060228415, y: -4.969354048620164 },
  { x: -71.39425580476262, y: -5.830866541422531 },
  { x: -72.35549578168317, y: -6.692379034224897 },
  { x: -73.31673575860373, y: -7.553891527027265 },
  { x: -74.2779609610822, y: -8.41540401982963 }
];

// ── fourier.js
// Coding Challenge 130: Drawing with Fourier Transform and Epicycles
// Daniel Shiffman
// https://thecodingtrain.com/CodingChallenges/130-fourier-transform-drawing.html
// https://youtu.be/MY4luNgGfms
// https://editor.p5js.org/codingtrain/sketches/ldBlISrsQ

function dft(x) {
  const X = [];
  const N = x.length;
  for (let k = 0; k < N; k++) {
    let re = 0;
    let im = 0;
    for (let n = 0; n < N; n++) {
      const phi = (TWO_PI * k * n) / N;
      re += x[n] * cos(phi);
      im -= x[n] * sin(phi);
    }
    re = re / N;
    im = im / N;

    let freq = k;
    let amp = sqrt(re * re + im * im);
    let phase = atan2(im, re);
    X[k] = { re, im, freq, amp, phase };
  }
  return X;
}
